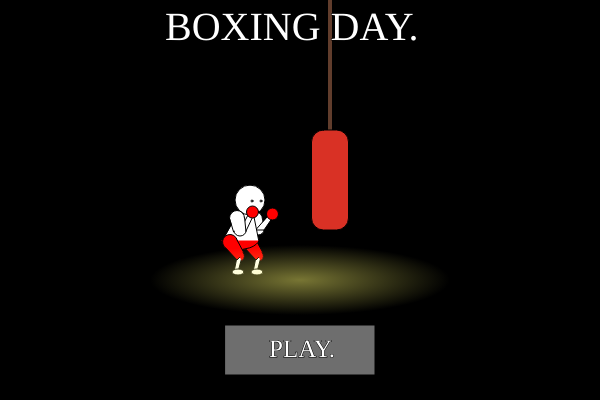
Frame 1 (no input)
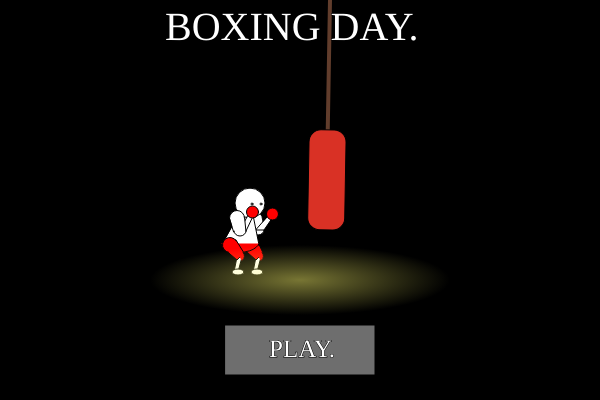
Frame 60 (no input)
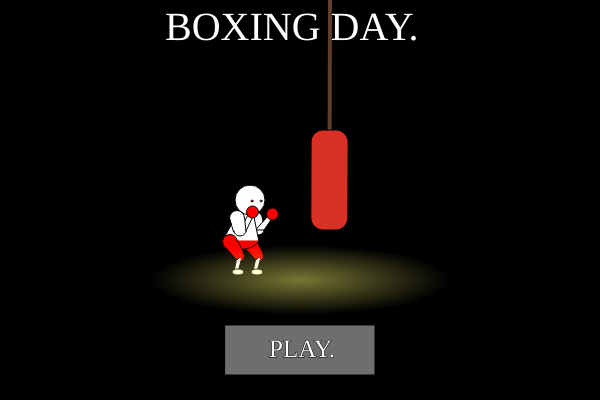
Frame 120 (the mouse pressed at the canvas centre since frame 60)

The p5.js sketch that drew these frames (run headless with seeded random() and noise() and a simulated clock; from frame 60 on, the mouse is pressed at the canvas centre):

// p5.js sketch
// ── sketch.js
let p;
let c;

//screen
let screen
let screenCount

//buttons
let playSize 
let pauseCount

//boundary
let origin
let realOrigin 
let boundary1
let realBoundary1 
let boundary1Start;
let boundary1End;
let boundary2 
let realBoundary2 
let boundary2Start;
let boundary2End;
let part = [];

//stages
let stage = [];
let stageStart = [];
let stageEnd = [];
let stageChange = [];
let transition = [];
let fade
let twice;
let thrice;
let name = [];
let currentCharacter 
let charTimer

//waves of enemies;
let waves = [];

//healing
let medX = [];
let tempMedX = [];
let medY = [];
let realMedX = [];
let usedMed = [];
let heal;

//buff
let appleX = [];
let realAppleX = [];
let tempAppleX = [];
let appleY = [];
let usedApple = [];
let buffTimer = [];
let buff = [];
let buffCheck;

//snowball launcher
let l = [];
let rand;
let launchX = [];
let realLaunchX = [];
let launchY = [];
let launchTimer = [];
let shoot = [];
let balls = [];
let launchNum
let collide;

//boss
let speach = [];
let speachChar
let sceneNum 
let angry;
let appleAccel 
let bossDiff 
let bossHit;
let bossShake 
let bossShakeTimer
let appleTimer
let appleFade = [];
let disappear = [];

//background for title
let bagAng

//background scenery for stage 1
let houseX 
let realHouseX
let houseHeight = [];
let trashX
let realTrashX 
let trashRNG = [];
let pavementX 
let realPavementX
let smokeX = [];
let realSmokeX 
let smokeXOff 
let smokeY = [];
let smokeYOff
let smokeSize = [];
let smokesee 
let mountainX = [];
let mountainY = [];

//background scenery for stage 2
let treeHeight = [];
let treeRand = [];
let treeTrunkCol = [];
let treeLeafCol = [];

//background scenery for stage 3
let snowX = [];
let snowXOff = [];
let snowY = [];
let snowSize = [];
let f = [];

//background scenery for stage 4
let cloudX = [];
let cloudY = [];
let cloudL = [];
let cloudW = [];
let cloudSpeed = [];

//background scenery for stage 5
let audienceTimer
let spotlightX
let spotlightY 
let ang 
let spotlightX2 
let spotlightY2
let ang2 
let spotlightX3 
let spotlightY3 
let ang3 
let credits

function setup() {
  createCanvas(600, 400);
  resetSketch()
  //killcount = 9;
  //killcount = 27
  //killcount = 34;
  //killcount = 50;
}

function draw() {
  //stage[0] = false
  //stage[1] = true
  //stage[0] = false
  //stage[2] = true
  //stage[0] = false;
  //stage[3] = true;
  //stage[0] = false;
  //stage[4] = true;
  if (screen == "intro") {
    background(0);
    stroke(0)
    if (idleTimer <= 30) {
      idleTimer++;
      pIdle1(250, 200, direction, "red", hit);
    } else if (idleTimer > 30 && idleTimer <= 60) {
      idleTimer++;
      pIdle2(250, 200, direction, "red", hit);
    } else if (idleTimer > 60 && idleTimer <= 90) {
      idleTimer++;
      pIdle3(250, 200, direction, "red", hit);
    } else {
      idleTimer = 0;
      pIdle1(250, 200, direction, "red", hit);
    }
    rectMode(CENTER);
    push();
    translate(330, 0);
    rotate(radians(sin(bagAng)));
    bagAng += 0.025;
    stroke(97, 61, 44);
    strokeWeight(4);
    line(0, 180, 0, 0);
    stroke(0);
    strokeWeight(1);
    fill(217, 49, 37);
    rect(0, 180, 37, 100, 12);
    pop();
    push();
    scale(1.5, 0.35);
    spotlight();
    noStroke();
    circle(200, 800, 300);
    pop();
    textFont("Verdana");
    textSize(40);
    fill(255);
    text("BOXING DAY.", 165, 40);
    fill(110, 110, 110);
    if (
      mouseX >= 225 - playSize / 2 &&
      mouseX <= 375 + playSize / 2 &&
      mouseY >= 325 - playSize / 6 &&
      mouseY <= 375 + playSize / 6
    ) {
      fill(173, 173, 173);
      playSize = 10;
      textSize(30);
    } else {
      playSize = 0;
      textSize(25);
    }
    rect(300, 350, 150 + playSize, 50 + playSize / 3);
    fill(255);
    text("PLAY.", 269 - playSize / 2, 357);
  }
  if (screen == "scene") {
    if (screenCount == 1) {
      background(38, 25, 13);
      rectMode(CORNER);
      noStroke();
      //Mr Bean Pattern
      for (let i = 20; i < width; i += 200) {
        for (let j = 30; j < height; j += 200) {
          //up
          push();
          fill(58, 38, 19);
          translate(i / 2, j / 2);
          rotate(PI / 4.0);
          rect(-12, -26, 52, 52);
          pop();

          //down
          push();
          fill(58, 38, 19);
          translate(i / 2, j / 2);
          rotate(PI / 4.0);
          rect(125, 110, 52, 52);
          pop();

          //up2
          push();
          fill(58, 38, 19);
          translate(i / 2, j / 2);
          rotate(PI / 4.0);
          rect(200, -235, 52, 52);
          pop();

          //down2
          push();
          fill(58, 38, 19);
          translate(i / 2, j / 2);
          rotate(PI / 4.0);
          rect(335, -100, 52, 52);
          pop();

          //edgeupright1
          push();
          fill(58, 38, 19);
          translate(i / 2, j / 2);
          rotate(PI / 4.0);
          rect(410, -445, 52, 52);
          pop();

          //edgerightdown2
          push();
          fill(58, 38, 19);
          translate(i / 2, j / 2);
          rotate(PI / 4.0);
          rect(545, -310, 52, 52);
          pop();

          //tiny
          push();
          fill(66, 38, 19);
          translate(i / 2, j / 2);
          rotate(PI / 4.0);
          rect(65, -20, 40, 40);
          pop();
          push();
          fill(66, 38, 19);
          translate(i / 2, j / 2);
          rotate(PI / 4.0);
          rect(135, 50, 40, 40);
          pop();
          push();
          fill(66, 38, 19);
          translate(i / 2, j / 2);
          rotate(PI / 4.0);
          rect(275, -230, 40, 40);
          pop();
          push();
          fill(66, 38, 19);
          translate(i / 2, j / 2);
          rotate(PI / 4.0);
          rect(485, -160, 40, 40);
          pop();
        }
      }

      //window
      stroke(19, 13, 7);
      strokeWeight(10);
      fill(10, 0, 25);
      rect(20, 90, 150, 150);
      rect(425, 90, 150, 150);
      //moon
      noStroke();
      fill(130);
      circle(65, 135, 75);
      fill(150);
      circle(69, 135, 69);
      stroke(19, 13, 7);
      line(95, 90, 95, 240);
      line(25, 165, 165, 165);
      line(500, 90, 500, 240);
      line(430, 165, 575, 165);

      //flooring
      noStroke();
      fill(20, 0, 0);
      rect(0, 330, 600, 100);

      //couch
      //legs
      fill(35, 16, 0);
      rect(90, 325, 40, 50);
      rect(470, 325, 40, 50);

      //seat
      fill(80);
      rect(75, 180, 450, 120, 10);
      fill(70);
      rect(300, 180, 215, 120, 10);
      fill(60);
      rect(75, 290, 450, 35, 5);
      fill(50);
      rect(215, 290, 305, 35, 5);

      //boxie
      //left arm
      fill(180);
      beginShape();
      vertex(260, 185);
      vertex(255, 230);
      vertex(215, 235);
      vertex(220, 200);
      endShape();
      //shade
      fill(150);
      beginShape();
      vertex(260, 185);
      vertex(238, 221);
      vertex(250, 220);
      endShape();

      //right arm
      fill(180);
      beginShape();
      vertex(330, 180);
      vertex(380, 230);
      vertex(370, 240);
      vertex(245, 220);
      endShape();
      //shade
      fill(150);
      beginShape();
      vertex(330, 180);
      vertex(363, 228);
      vertex(355, 237);
      endShape();

      //hands
      fill(80, 26, 0);
      circle(210, 220, 45);
      circle(380, 240, 45);
      fill(102, 26, 0);
      ellipse(207, 220, 38, 40);
      ellipse(378, 240, 38, 40);

      //body
      fill(80, 26, 0);
      ellipse(300, 270, 150, 70);
      fill(170);
      beginShape();
      vertex(270, 160);
      vertex(325, 160);
      vertex(375, 270);
      vertex(225, 270);
      endShape();

      //remote
      fill(15);
      rect(205, 220, 40, 18);
      fill(0, 102, 102);
      circle(225, 230, 5);

      //legs && feet
      fill(180);
      rect(220, 300, 40, 60);
      rect(340, 300, 40, 60);
      //shade
      fill(150);
      rect(375, 300, 5, 60);
      rect(255, 300, 5, 60);

      //pants && shoes
      //shade
      fill(80, 26, 0);
      circle(240, 280, 60);
      circle(360, 280, 60);
      fill(102, 26, 0);
      ellipse(355, 280, 55, 60);
      ellipse(235, 280, 55, 60);
      //shade
      fill(80, 26, 0);
      ellipse(235, 360, 60, 40);
      ellipse(365, 360, 60, 40);
      fill(102, 26, 0);
      ellipse(230, 360, 50, 35);
      ellipse(360, 360, 50, 35);

      //head
      //shade
      fill(150);
      circle(300, 140, 120);
      fill(180);
      ellipse(295, 140, 115, 115);
      //eyes
      fill(0);
      circle(270, 125, 15);
      circle(325, 125, 15);
    } else if (screenCount == 2) {
      //wallpaper
      background(38, 25, 15);
      rectMode(CORNER);
      noStroke();
      for (let i = 20; i < width; i += 200) {
        for (let j = 30; j < height; j += 200) {
          //up
          push();
          fill(58, 38, 19);
          translate(i / 2, j / 2);
          rotate(PI / 4.0);
          rect(-12, -26, 52, 52);
          pop();

          //down
          push();
          fill(58, 38, 19);
          translate(i / 2, j / 2);
          rotate(PI / 4.0);
          rect(125, 110, 52, 52);
          pop();

          //up2
          push();
          fill(58, 38, 19);
          translate(i / 2, j / 2);
          rotate(PI / 4.0);
          rect(200, -235, 52, 52);
          pop();

          //down2
          push();
          fill(58, 38, 19);
          translate(i / 2, j / 2);
          rotate(PI / 4.0);
          rect(335, -100, 52, 52);
          pop();

          //down3
          push();
          fill(58, 38, 19);
          translate(i / 2, j / 2);
          rotate(PI / 4.0);
          rect(270, 250, 52, 52);
          pop();

          //down3
          push();
          fill(58, 38, 19);
          translate(i / 2, j / 2);
          rotate(PI / 4.0);
          rect(480, 35, 52, 52);
          pop();

          //edgeupright1
          push();
          fill(58, 38, 19);
          translate(i / 2, j / 2);
          rotate(PI / 4.0);
          rect(410, -445, 52, 52);
          pop();

          //edgerightdown2
          push();
          fill(58, 38, 19);
          translate(i / 2, j / 2);
          rotate(PI / 4.0);
          rect(545, -310, 52, 52);
          pop();

          //tiny
          push();
          fill(66, 38, 19);
          translate(i / 2, j / 2);
          rotate(PI / 4.0);
          rect(65, -20, 40, 40);
          pop();
          push();
          fill(66, 38, 19);
          translate(i / 2, j / 2);
          rotate(PI / 4.0);
          rect(135, 50, 40, 40);
          pop();
          push();
          fill(66, 38, 19);
          translate(i / 2, j / 2);
          rotate(PI / 4.0);
          rect(275, -230, 40, 40);
          pop();
          push();
          fill(66, 38, 19);
          translate(i / 2, j / 2);
          rotate(PI / 4.0);
          rect(417, -95, 40, 40);
          pop();
          push();
          fill(66, 38, 19);
          translate(i / 2, j / 2);
          rotate(PI / 4.0);
          rect(280, 190, 40, 40);
          pop();
        }
      }

      //rightstand
      fill(19, 13, 7);
      beginShape();
      vertex(50, 400);
      vertex(440, 15);
      vertex(500, 25);
      vertex(180, 400);
      endShape();
      //left
      fill(19, 13, 7);
      beginShape();
      vertex(550, 400);
      vertex(130, 15);
      vertex(80, 25);
      vertex(420, 400);
      endShape();
      //knobs
      fill(153, 92, 0);
      circle(95, 5, 80);
      circle(470, 5, 80);

      //tv
      fill(26, 26, 26);
      rect(30, 50, 540, 330, 30);
      fill(41, 41, 61);
      rect(55, 70, 490, 290, 20);

      //boxer1
      //left arm
      fill(150);
      beginShape();
      vertex(150, 195);
      vertex(110, 150);
      vertex(95, 160);
      vertex(140, 240);
      endShape();
      //right arm
      beginShape();
      vertex(210, 195);
      vertex(255, 150);
      vertex(270, 160);
      vertex(225, 240);
      endShape();
      //hands
      fill(77, 77, 77);
      circle(100, 150, 45);
      circle(260, 150, 45);

      //body
      fill(140);
      beginShape();
      vertex(150, 190);
      vertex(130, 275);
      vertex(235, 275);
      vertex(210, 190);
      endShape();

      //head
      fill(150);
      circle(180, 150, 110);
      fill(0);
      //eyes
      circle(155, 140, 15);
      circle(205, 140, 15);
      //eyebrows
      beginShape();
      vertex(150, 110);
      vertex(175, 125);
      vertex(170, 130);
      vertex(140, 115);
      endShape();

      beginShape();
      vertex(210, 110);
      vertex(185, 125);
      vertex(190, 130);
      vertex(220, 115);
      endShape();

      //boxer2
      //left arm
      fill(150);
      beginShape();
      vertex(375, 190);
      vertex(315, 240);
      vertex(335, 250);
      vertex(360, 240);
      endShape();
      //right arm
      beginShape();
      vertex(440, 190);
      vertex(500, 240);
      vertex(480, 250);
      vertex(425, 235);
      endShape();

      //hands
      fill(77, 77, 77);
      circle(325, 240, 45);
      circle(490, 240, 45);

      //body
      fill(140);
      beginShape();
      vertex(375, 190);
      vertex(345, 275);
      vertex(470, 275);
      vertex(440, 190);
      endShape();
      //head
      fill(150);
      circle(410, 150, 110);
      fill(0);
      circle(385, 140, 15);
      circle(430, 140, 15);
      //eyebrows
      beginShape();
      vertex(380, 110);
      vertex(405, 125);
      vertex(400, 130);
      vertex(370, 115);
      endShape();

      beginShape();
      vertex(440, 110);
      vertex(415, 125);
      vertex(420, 130);
      vertex(450, 115);
      endShape();

      //text
      fill(128, 0, 0);
      rect(55, 270, 490, 90, 10);
      fill(255);
      textSize(18);
      text("BREAKING NEWS!!!", 210, 290);
      text("Boxers roam the streets!!", 190, 310);
      text("Could this be related to the upcoming", 140, 330);
      text("boxing championship finals??!!", 170, 350);
    } else if (screenCount == 3) {
      background(38, 25, 15);
      noStroke();
      for (let i = 20; i < width; i += 200) {
        for (let j = 30; j < height; j += 200) {
          //up
          push();
          fill(58, 38, 19);
          translate(i / 2, j / 2);
          rotate(PI / 4.0);
          rect(-12, -26, 52, 52);
          pop();

          //down
          push();
          fill(58, 38, 19);
          translate(i / 2, j / 2);
          rotate(PI / 4.0);
          rect(125, 110, 52, 52);
          pop();

          //up2
          push();
          fill(58, 38, 19);
          translate(i / 2, j / 2);
          rotate(PI / 4.0);
          rect(200, -235, 52, 52);
          pop();

          //down2
          push();
          fill(58, 38, 19);
          translate(i / 2, j / 2);
          rotate(PI / 4.0);
          rect(335, -100, 52, 52);
          pop();

          //down3
          push();
          fill(58, 38, 19);
          translate(i / 2, j / 2);
          rotate(PI / 4.0);
          rect(270, 250, 52, 52);
          pop();

          //edgeupright1
          push();
          fill(58, 38, 19);
          translate(i / 2, j / 2);
          rotate(PI / 4.0);
          rect(410, -445, 52, 52);
          pop();

          //edgerightdown2
          push();
          fill(58, 38, 19);
          translate(i / 2, j / 2);
          rotate(PI / 4.0);
          rect(545, -310, 52, 52);
          pop();

          //tiny
          push();
          fill(66, 38, 19);
          translate(i / 2, j / 2);
          rotate(PI / 4.0);
          rect(65, -20, 40, 40);
          pop();
          push();
          fill(66, 38, 19);
          translate(i / 2, j / 2);
          rotate(PI / 4.0);
          rect(135, 50, 40, 40);
          pop();
          push();
          fill(66, 38, 19);
          translate(i / 2, j / 2);
          rotate(PI / 4.0);
          rect(275, -230, 40, 40);
          pop();
          push();
          fill(66, 38, 19);
          translate(i / 2, j / 2);
          rotate(PI / 4.0);
          rect(417, -95, 40, 40);
          pop();
          push();
          fill(66, 38, 19);
          translate(i / 2, j / 2);
          rotate(PI / 4.0);
          rect(280, 190, 40, 40);
          pop();
        }
      }

      //body
      fill(180);
      rect(280, 335, 50, 15);
      stroke(100);
      strokeWeight(2);
      circle(290, 320, 68);
      noStroke();
      fill(170);
      beginShape();
      vertex(335, 240);
      vertex(500, 240);
      vertex(545, 400);
      vertex(300, 400);
      endShape();
      fill(140);
      rect(435, 200, 72, 200);

      //head
      fill(140);
      circle(420, 150, 250);
      fill(180);
      ellipse(410, 150, 230, 250);
      fill(0);
      ellipse(330, 140, 40, 80);
      ellipse(450, 140, 45, 80);
      fill(180);
      rect(310, 90, 40, 20);
      rect(430, 90, 40, 20);

      //left arm
      fill(180);
      beginShape();
      vertex(330, 235);
      vertex(360, 260);
      vertex(313, 347);
      vertex(260, 300);
      endShape();

      //right arm
      fill(150);
      beginShape();
      vertex(502, 245);
      vertex(460, 265);
      vertex(510, 390);
      vertex(575, 380);
      endShape();

      fill(80, 26, 0);
      circle(355, 230, 70);
      ellipse(545, 390, 75, 75);
      fill(102, 26, 0);
      ellipse(350, 230, 60, 70);
      ellipse(540, 390, 60, 70);

      //thought bubble
      fill(180);
      circle(275, 130, 30);
      circle(125, 60, 100);
      circle(80, 90, 100);
      circle(65, 163, 100);
      circle(71, 240, 100);
      circle(140, 270, 100);
      circle(220, 240, 100);
      circle(215, 157, 100);
      circle(215, 157, 100);
      circle(205, 78, 100);
      rect(100, 60, 120, 200);

      //text
      fill(0);
      textSize(18);
      text("I think this is related", 55, 130);
      text("to my opponent.", 70, 150);
      text("Perhaps he's sending", 45, 170);
      text("his henchmen my way", 45, 190);
      text("to weaken me before", 50, 210);
      text("our fight!!", 100, 230);
    } else if (screenCount == 4) {
      //wallpaper
      background(38, 25, 15);
      noStroke();
      for (let i = 20; i < width; i += 200) {
        for (let j = 30; j < height; j += 200) {
          //up
          push();
          fill(58, 38, 19);
          translate(i / 2, j / 2);
          rotate(PI / 4.0);
          rect(-12, -26, 52, 52);
          pop();

          //down
          push();
          fill(58, 38, 19);
          translate(i / 2, j / 2);
          rotate(PI / 4.0);
          rect(125, 110, 52, 52);
          pop();

          //up2
          push();
          fill(58, 38, 19);
          translate(i / 2, j / 2);
          rotate(PI / 4.0);
          rect(200, -235, 52, 52);
          pop();

          //down2
          push();
          fill(58, 38, 19);
          translate(i / 2, j / 2);
          rotate(PI / 4.0);
          rect(335, -100, 52, 52);
          pop();

          //down3
          push();
          fill(58, 38, 19);
          translate(i / 2, j / 2);
          rotate(PI / 4.0);
          rect(270, 250, 52, 52);
          pop();

          //down3
          push();
          fill(58, 38, 19);
          translate(i / 2, j / 2);
          rotate(PI / 4.0);
          rect(480, 35, 52, 52);
          pop();

          //edgeupright1
          push();
          fill(58, 38, 19);
          translate(i / 2, j / 2);
          rotate(PI / 4.0);
          rect(410, -445, 52, 52);
          pop();

          //edgerightdown2
          push();
          fill(58, 38, 19);
          translate(i / 2, j / 2);
          rotate(PI / 4.0);
          rect(545, -310, 52, 52);
          pop();

          //tiny
          push();
          fill(66, 38, 19);
          translate(i / 2, j / 2);
          rotate(PI / 4.0);
          rect(65, -20, 40, 40);
          pop();
          push();
          fill(66, 38, 19);
          translate(i / 2, j / 2);
          rotate(PI / 4.0);
          rect(135, 50, 40, 40);
          pop();
          push();
          fill(66, 38, 19);
          translate(i / 2, j / 2);
          rotate(PI / 4.0);
          rect(275, -230, 40, 40);
          pop();
          push();
          fill(66, 38, 19);
          translate(i / 2, j / 2);
          rotate(PI / 4.0);
          rect(417, -95, 40, 40);
          pop();
          push();
          fill(66, 38, 19);
          translate(i / 2, j / 2);
          rotate(PI / 4.0);
          rect(280, 190, 40, 40);
          pop();
        }
      }

      //map
      fill(172, 115, 57);
      rect(60, 15, 480, 370);

      //path
      strokeWeight(3);
      stroke(0);
      //home
      line(270, 310, 355, 310);
      //forest
      line(435, 170, 435, 300);
      //mountain
      line(435, 160, 285, 160);
      //stadium
      line(170, 100, 340, 100);

      //breakage
      noStroke();
      //house
      fill(172, 115, 57);
      rect(280, 300, 10, 20);
      rect(310, 300, 10, 20);
      rect(340, 300, 10, 20);
      //forest
      rect(430, 180, 20, 10);
      rect(430, 210, 20, 10);
      rect(430, 240, 20, 10);
      rect(430, 270, 20, 10);
      //mountains
      rect(415, 150, 10, 20);
      rect(385, 150, 10, 20);
      rect(355, 150, 10, 20);
      rect(325, 150, 10, 20);
      rect(295, 150, 10, 20);
      //stadium
      rect(180, 90, 10, 20);
      rect(200, 90, 10, 20);
      rect(230, 90, 10, 20);
      rect(260, 90, 10, 20);
      rect(290, 90, 10, 20);
      rect(320, 90, 10, 20);

      //birck houses
      fill(30);
      rect(65, 300, 200, 15);
      rect(140, 310, 15, 70);
      houseMap(70, 245);
      houseMap(80, 310);
      houseMap(155, 315);
      houseMap(190, 245);

      //forest
      treeMap(460, 260);
      treeMap(390, 180);
      treeMap(490, 255);
      treeMap(370, 240);
      treeMap(470, 175);
      treeMap(390, 310);
      treeMap(460, 320);
      treeMap(310, 205);

      //mountain
      mountain(190, 15);
      mountain(120, 20);
      mountain(110, 90);
      mountain(210, 120);
      mountain(190, 140);
      mountain(95, 165);

      //snow
      fill(200);
      circle(260, 120, 5);
      circle(220, 125, 10);
      circle(135, 170, 10);
      circle(115, 180, 5);
      circle(80, 105, 5);
      circle(165, 105, 8);
      circle(90, 30, 8);
      circle(150, 30, 7);
      circle(160, 40, 5);

      //stadium
      fill(148, 148, 184);
      rect(390, 36, 130, 50, 10);
      fill(133, 133, 173);
      ellipse(455, 40, 130, 15);
      fill(230, 184, 0);
      ellipse(455, 40, 80, 10);

      fill(92, 92, 138);
      rect(440, 71, 25, 15, 5);

      //stadiumHouses
      stadHouse(365, 110);
      stadHouse(280, 50);
      stadHouse(410, 105);
      stadHouse(470, 110);
      stadHouse(330, 40);

      //labels
      noStroke();
      fill(0);
      textSize(15);
      text("Home", 140, 270);
      text("Stadium", 425, 65);

      textSize(13);
      fill(160);
      rect(200, 320, 190, 75);
      fill(0);
      text("The stadium is in another", 210, 340);
      text("city and the fight starts", 220, 360);
      text("in 3 hours!!!", 260, 380);

      //left arm
      fill(180);
      beginShape();
      vertex(25, 215);
      vertex(60, 245);
      vertex(20, 450);
      vertex(-30, 320);
      endShape();

      //right arm
      beginShape();
      vertex(575, 215);
      vertex(540, 245);
      vertex(580, 450);
      vertex(630, 320);
      endShape();

      //hands
      fill(80, 26, 0);
      circle(55, 205, 85);
      circle(545, 205, 85);
      fill(102, 26, 0);
      ellipse(60, 205, 70, 85);
      ellipse(540, 205, 70, 85);
    } else if (screenCount == 5) {
      background(38, 25, 15);
      noStroke();
      for (let i = 20; i < width; i += 200) {
        for (let j = 30; j < height; j += 200) {
          //up
          push();
          fill(58, 38, 19);
          translate(i / 2, j / 2);
          rotate(PI / 4.0);
          rect(-12, -26, 52, 52);
          pop();

          //down
          push();
          fill(58, 38, 19);
          translate(i / 2, j / 2);
          rotate(PI / 4.0);
          rect(125, 110, 52, 52);
          pop();

          //up2
          push();
          fill(58, 38, 19);
          translate(i / 2, j / 2);
          rotate(PI / 4.0);
          rect(200, -235, 52, 52);
          pop();

          //down2
          push();
          fill(58, 38, 19);
          translate(i / 2, j / 2);
          rotate(PI / 4.0);
          rect(335, -100, 52, 52);
          pop();

          //down3
          push();
          fill(58, 38, 19);
          translate(i / 2, j / 2);
          rotate(PI / 4.0);
          rect(270, 250, 52, 52);
          pop();

          //down3
          push();
          fill(58, 38, 19);
          translate(i / 2, j / 2);
          rotate(PI / 4.0);
          rect(480, 35, 52, 52);
          pop();

          //edgeupright1
          push();
          fill(58, 38, 19);
          translate(i / 2, j / 2);
          rotate(PI / 4.0);
          rect(410, -445, 52, 52);
          pop();

          //edgerightdown2
          push();
          fill(58, 38, 19);
          translate(i / 2, j / 2);
          rotate(PI / 4.0);
          rect(545, -310, 52, 52);
          pop();

          //tiny
          push();
          fill(66, 38, 19);
          translate(i / 2, j / 2);
          rotate(PI / 4.0);
          rect(65, -20, 40, 40);
          pop();
          push();
          fill(66, 38, 19);
          translate(i / 2, j / 2);
          rotate(PI / 4.0);
          rect(135, 50, 40, 40);
          pop();
          push();
          fill(66, 38, 19);
          translate(i / 2, j / 2);
          rotate(PI / 4.0);
          rect(275, -230, 40, 40);
          pop();
          push();
          fill(66, 38, 19);
          translate(i / 2, j / 2);
          rotate(PI / 4.0);
          rect(417, -95, 40, 40);
          pop();
          push();
          fill(66, 38, 19);
          translate(i / 2, j / 2);
          rotate(PI / 4.0);
          rect(280, 190, 40, 40);
          pop();
        }
      }
      //flooring and exit
      fill(20, 0, 0);
      rect(0, 330, 600, 100);
      fill(10, 0, 25);
      rect(140, 10, 300, 320);

      //boxi

      //right arm
      fill(170);
      beginShape();
      vertex(310, 115);
      vertex(360, 175);
      vertex(350, 190);
      vertex(305, 155);
      endShape();

      //left arm
      beginShape();
      vertex(255, 115);
      vertex(205, 165);
      vertex(220, 190);
      vertex(255, 145);
      endShape();

      //hands
      fill(80, 26, 0);
      circle(355, 180, 40);
      circle(210, 180, 40);
      fill(102, 26, 0);
      ellipse(353, 180, 35, 40);
      ellipse(208, 180, 35, 40);

      //body
      fill(160);
      beginShape();
      vertex(250, 120);
      vertex(315, 120);
      vertex(340, 210);
      vertex(225, 210);
      endShape();

      //legs and feet
      fill(80, 26, 0);
      ellipse(283, 220, 125, 50);
      ellipse(240, 250, 45, 80);
      ellipse(325, 250, 45, 80);

      //head
      fill(140);
      circle(283, 80, 105);
      fill(155);
      ellipse(278, 80, 100, 105);

      //text
      rect(90, 260, 400, 120);
      textSize(23);
      fill(0);
      text("I guess I have no choice", 165, 300);
      text("but to fight", 230, 330);
      text("my way there...", 215, 360);
    }

    textSize(15);
    fill(255);
    text("Press left arrow key to go back...", 10, 390);
    textSize(20);
    text("Click for next...", 440, 23);
  }
  if (screen == "play") {
    let origindx = realOrigin - origin;
    origin += origindx * 0.05;
    let boundary1dx = realBoundary1 - boundary1;
    boundary1 += boundary1dx * 0.05;
    let boundary2dx = realBoundary2 - boundary2;
    boundary2 += boundary2dx * 0.05;
    let housedx = realHouseX - houseX;
    houseX += housedx * 0.05;
    let trashdx = realTrashX - trashX;
    trashX += trashdx * 0.05;
    let pavementdx = realPavementX - pavementX;
    pavementX += pavementdx * 0.05;
    if (pauseCount == 1) {
      screen = "pause"
    }
    if (deduct >= 50) {
      if (lives > 1) {
        screen = "lose"
      } else {
        screen = "gameOver"
      }
    }
    //stage 1
    if (stage[0]) {
      background(220);
      rectMode(CORNER);
      nightSky();
      rect(0, 0, 600, 400);
      fill(17, 33, 18);
      rect(0, 300, 600, 100);
      fill(61, 66, 58);
      noStroke();
      beginShape();
      vertex(0, 300);
      for (let i = 0; i < 600; i++) {
        vertex(mountainX[i] + (origin - 200) / 3, mountainY[i]);
      }
      vertex(600, 300);
      endShape();
      for (let i = 0; i < 10; i++) {
        factory(-300 + origin / 2 + i * 220, "big");
      }
      for (let i = 0; i < 14; i++) {
        factory(-400 + origin / 2 + i * 175, "tall");
      }
      for (let i = 0; i < 18; i++) {
        factory(-330 + origin / 2 + i * 120, "long");
      }

      //boundary
      //wave 2 boundaries
      if (part[0]) {
        if (killcount >= 2 && killcount < 5 && !boundary2End) {
          boundary2Start = true;
        }
        if (boundary2Start) {
          boundary2Start = false;
          boundary2End = true;
          boundary2 = origin + 2300;
          realBoundary2 = origin + 2300;
        }
        if (realHouseX < -1500 && !boundary1End) {
          boundary1Start = true;
        }
        if (boundary1Start) {
          boundary1Start = false;
          boundary1End = true;
          boundary1 = -100;
          realBoundary1 = -100;
        }
      }

      if (killcount >= 5 && killcount < 7 && !part[1]) {
        boundary1End = false;
        boundary2End = false;
        part[0] = false;
        part[1] = true;
      }

      //wave 3 boundaries
      if (part[1]) {
        if (!boundary2End) {
          boundary2Start = true;
        }
        if (boundary2Start) {
          boundary2Start = false;
          boundary2End = true;
          boundary2 = origin + 3200;
          realBoundary2 = origin + 3200;
        }
        if (realHouseX < -3000 && !boundary1End) {
          boundary1Start = true;
        }
        if (boundary1Start) {
          boundary1Start = false;
          boundary1End = true;
          boundary1 = -100;
          realBoundary1 = -199;
        }
      }

      if (killcount == 7) {
        part[1] = false;
        part[2] = true;
        boundary2 = origin + 3700;
      }

      for (let i = 0; i < 16; i++) {
        house(houseX + i * 250, 50 + houseHeight[i], i);
      }
      for (let i = 0; i < 8; i++) {
        lamp(houseX + i * 500);
      }
      for (let i = 0; i < 7; i++) {
        trash(trashX + i * 500 + trashRNG[i]);
      }
      fill(255);
      textSize(15);
      text(
        "Use A D or LEFT and RIGHT\narrow keys to move left\nand right.",
        100 + origin - 200,
        40
      );
      text("W or UP arrow key\nto jump!", 400 + origin - 200, 250);
      text(
        "Hold S or DOWN arrow key\nto fall through platforms.",
        600 + origin - 200,
        150
      );
      text(
        "Press SPACE bar\nconsecutively to combo.",
        1610 + origin - 200,
        150
      );
      text("Press SPACE bar to punch!", 610 + origin - 210, 290);
      text("Med kits will heal you!", 1880 + origin - 200, 210);
      text("Hold SHIFT to\nblock punches!", 3120 + origin - 200, 170);
      for (let i = 0; i < 15; i++) {
        if (i % 5 != 0) {
          tree(houseX + 4200 + i * 40 + treeRand[i] / 3, i);
        } else {
          tree(houseX + 4200 + i * 40 + treeRand[0] / 3, i);
        }
      }
      fill(0);
      roadblock(houseX - 170);
      sign(houseX + 4000, "forest");
      rectMode(CORNER);
      for (let i = 0; i < 110; i++) {
        fill(32, 33, 33);
        rect(pavementX, 374, 4400, 26);
        fill(125, 125, 124);
        rect(pavementX, 374, 4400, 10);
        line(pavementX + i * 40, 374, pavementX + i * 40, 384);
      }
      fill(32, 54, 30);
      rect(pavementX + 4400, 374, 4400, 26);

      //waves
      for (let i = 0; i < 2; i++) {
        e[i].enemy(i);
      }

      if (realHouseX < -1500) {
        waves[0] = true;
      }
      if (waves[0]) {
        for (let i = 2; i < 5; i++) {
          e[i].enemy(i);
        }
      }

      if (realHouseX < -3000) {
        waves[1] = true;
      }
      if (waves[1]) {
        for (let i = 5; i < 7; i++) {
          e[i].enemy(i);
        }
      }
      for (let i = 0; i < 8; i++) {
        c.display(i);
      }
      for (let i = 0; i < 1; i++) {
        m.display(i);
      }
    }

    //stage 2
    if (!stage[0] && stage[1]) {
      background(220);
      fill(0, 0, 0, 255);
      rectMode(CORNER);
      morningSky();
      rect(0, 0, 600, 400);
      for (let i = 0; i < 100; i++) {
        rectMode(CENTER);
        fill(33, 23, 21);
        noStroke();
        rect(50 + i * 60 + origin - 200, 200, 50, 400);
      }
      for (let i = 0; i < 150; i++) {
        if (i % 5 != 0) {
          tree(origin - 300 + i * 40 + treeRand[i] / 3, i);
        } else {
          tree(origin - 300 + i * 40 + treeRand[0] / 3, i);
        }
      }
      sign(origin + 5500, "mountain");
      rectMode(CORNER);
      fill(8, 64, 17);
      rect(0, 374, 600, 26);
      //Tree trunk
      rectMode(CENTER);
      noStroke(0);
      fill(92, 43, 27);
      rect(origin + 1800, 354, 50, 40);
      triangle(origin + 1775, 359, origin + 1775, 374, origin + 1765, 374);
      triangle(origin + 1825, 359, origin + 1825, 374, origin + 1835, 374);
      stroke(0);
      fill(255);
      textSize(15);
      text("Should I eat that fruit..?", 2070 + origin - 200, 170);

      for (let i = 0; i < 1; i++) {
        apple.display(i);
      }

      //boundaries
      //change from 2 to 9
      if (part[0]) {
        if (killcount == 9 && !boundary2End) {
          boundary2Start = true;
        }
        if (boundary2Start) {
          boundary2Start = false;
          boundary2End = true;
          boundary2 = origin + 2500;
          realBoundary2 = origin + 2500;
        }
        if (pX > origin + 1500 && !boundary1End) {
          boundary1Start = true;
        }
        if (boundary1Start) {
          boundary1Start = false;
          boundary1End = true;
          boundary1 = -200;
          realBoundary1 = -200;
        }
        //change from 10 to 17
        if (killcount == 17 && !part[1]) {
          boundary1End = false;
          boundary2End = false;
          part[0] = false;
          part[1] = true;
        }
      }
      if (part[1]) {
        if (killcount == 17 && !boundary2End) {
          boundary2Start = true;
        }
        if (boundary2Start) {
          boundary2Start = false;
          boundary2End = true;
          boundary2 = origin + 3700;
          realBoundary2 = origin + 3700;
        }
        if (pX > origin + 3000 && !boundary1End) {
          boundary1Start = true;
        }
        if (boundary1Start) {
          boundary1Start = false;
          boundary1End = true;
          boundary1 = -500;
          realBoundary1 = -500;
        }
        //change from 13 to 20
        if (killcount == 20 && !part[2]) {
          boundary1End = false;
          boundary2End = false;
          part[1] = false;
          part[2] = true;
        }
      }
      if (part[2]) {
        if (killcount == 20 && !boundary2End) {
          boundary2Start = true;
        }
        if (boundary2Start) {
          boundary2Start = false;
          boundary2End = true;
          boundary2 = origin + 5000;
          realBoundary2 = origin + 5000;
        }
        if (pX > origin + 4400 && !boundary1End) {
          boundary1Start = true;
        }
        if (boundary1Start) {
          boundary1Start = false;
          bonudary1End = true;
          boundary1 = -500;
          realBoundary1 = -500;
        }
      }

      //change from 18 to 25
      if (killcount == 25) {
        part[2] = false;
        part[3] = true;
        boundary2 = origin + 6000;
      }

      //waves
      if (realPlatX[10] < 400) {
        waves[0] = true;
      }
      if (waves[0]) {
        for (let i = 7; i < 9; i++) {
          e[i].enemy(i);
        }
      }
      if (pX > origin + 1760) {
        waves[1] = true;
      }
      if (waves[1]) {
        for (let i = 9; i < 17; i++) {
          e[i].enemy(i);
        }
      }
      if (pX > origin + 3000) {
        waves[2] = true;
      }
      if (waves[2]) {
        for (let i = 17; i < 20; i++) {
          e[i].enemy(i);
        }
      }
      if (pX > origin + 4300) {
        waves[3] = true;
      }
      if (waves[3]) {
        for (let i = 20; i < 25; i++) {
          e[i].enemy(i);
        }
      }
      for (let i = 8; i < 21; i++) {
        c.display(i);
      }
      for (let i = 1; i < 2; i++) {
        m.display(i);
      }
    }

    //stage 3
    if (!stage[1] && stage[2]) {
      background(220);
      fill(0, 0, 0, 255);
      rectMode(CORNER);
      snowSky();
      rect(0, 0, 600, 400);
      fill(207, 207, 207);
      rect(0, 300, 600, 100);
      fill(61, 66, 58);
      noStroke();
      beginShape();
      vertex(0, 300);
      for (let i = 0; i < 600; i++) {
        vertex(mountainX[i] + (origin - 400) / 3, mountainY[i]);
      }
      vertex(1600 + (origin - 200) / 3, 300);
      endShape();
      fill(151, 171, 201);
      strokeWeight(20);
      sign(origin + 4300, "stadium");
      rectMode(CORNER);
      stroke(255);
      rect(-10, 374, 620, 36);
      strokeWeight(1);
      for (let i = 0; i < 1250; i++) {
        f[i].display();
      }
      for (let i = 0; i < 6; i++) {
        l[i].display(launchX[i] + origin - 200, launchY[i]);
        if (launchX[i] + origin - 200 < 900) {
          l[i].update(launchX[i] + origin - 200, launchY[i], i);
        }
      }
      for (let i = 0; i < balls.length; i++) {
        balls[i].display();
        if (collide) {
          deduct += 5;
          balls.splice(i, 1);
        }
      }

      //boundaries
      if (part[0]) {
        if (killcount == 27 && !boundary2End) {
          boundary2Start = true;
        }
        if (boundary2Start) {
          boundary2Start = false;
          boundary2End = true;
          boundary2 = origin + 2300;
          realBoundary2 = origin + 2300;
        }
        if (pX > origin + 1800 && !boundary1End) {
          boundary1Start = true;
        }
        if (boundary1Start) {
          boundary1Start = false;
          boundary1End = true;
          boundary1 = -200;
          realBoundary1 = -200;
        }
        //change from 10 to 17
        if (killcount == 29 && !part[1]) {
          boundary1End = false;
          boundary2End = false;
          part[0] = false;
          part[1] = true;
        }
      }
      if (part[1]) {
        if (killcount == 29 && !boundary2End) {
          boundary2Start = true;
        }
        if (boundary2Start) {
          boundary2Start = false;
          boundary2End = true;
          boundary2 = origin + 3200;
          realBoundary2 = origin + 3200;
        }
        if (pX > origin + 2800 && !boundary1End) {
          boundary1Start = true;
        }
        if (boundary1Start) {
          boundary1Start = false;
          boundary1End = true;
          boundary1 = -200;
          realBoundary1 = -200;
        }
        if (killcount == 31 && !part[2]) {
          boundary1End = false;
          boundary2End = false;
          part[1] = false;
          part[2] = true;
        }
      }

      if (part[2]) {
        if (killcount == 31 && !boundary2End) {
          boundary2Start = true;
        }
        if (boundary2Start) {
          boundary2Start = false;
          boundary2End = true;
          boundary2 = origin + 4200;
          realBoundary2 = origin + 4200;
        }
        if (pX > origin + 3850 && !boundary1End) {
          boundary1Start = true;
        }
        if (boundary1Start) {
          boundary1Start = false;
          boundary1End = true;
          boundary1 = -200;
          realBoundary1 = -200;
        }
      }

      if (killcount == 34) {
        part[2] = false;
        part[3] = true;
        boundary2 = origin + 4500;
      }

      //waves
      if (pX > origin + 700) {
        waves[0] = true;
      }
      if (waves[0]) {
        for (let i = 25; i < 27; i++) {
          e[i].enemy(i);
        }
      }
      if (pX > origin + 1800) {
        waves[1] = true;
      }
      if (waves[1]) {
        for (let i = 27; i < 29; i++) {
          e[i].enemy(i);
        }
      }
      if (pX > origin + 2800) {
        waves[2] = true;
      }
      if (waves[2]) {
        for (let i = 29; i < 31; i++) {
          e[i].enemy(i);
        }
      }
      if (pX > origin + 3850) {
        waves[3] = true;
      }
      if (waves[3]) {
        for (let i = 31; i < 34; i++) {
          e[i].enemy(i);
        }
      }
      for (let i = 21; i < 32; i++) {
        c.display(i);
      }
      for (let i = 2; i < 3; i++) {
        m.display(i);
      }
    }

    //stage 
    if (!stage[2] && stage[3]) {
      background(220);
      fill(0, 0, 0, 255);
      rectMode(CORNER);
      afternoonSky();
      rect(0, 0, 600, 400);
      fill(255);
      for (let i = 0; i < cloudX.length; i++) {
        drawCloud(cloudX[i], cloudY[i], cloudL[i], cloudW[i]);
        cloudX[i] -= cloudSpeed[i];
        if (cloudX[i] < -100) {
          cloudX[i] = 700;
          cloudY[i] = random(50, 160);
          cloudL[i] = random(40, 80);
          cloudW[i] = random(25, 65);
          cloudSpeed[i] = random(1, 2);
        }
      }
      push();
      scale(0.75);
      for (let i = 0; i < 17; i++) {
        house(100 + origin + i * 500, 200, 0, true);
      }
      pop();
      fill(129, 129, 130);
      rect(0, 280, 600, 10);
      fill(74, 74, 74);
      rect(0, 285, 600, 75);
      fill(31, 125, 41);
      rect(0, 350, 600, 50);
      for (let i = 3; i < 10; i++) {
        house(houseX - 1500 + i * 600, 50 + houseHeight[i], i, true);
      }
      rectMode(CORNER);
      fill(129, 129, 130);
      rect(0, 374, 600, 26);
      stroke(64, 64, 71);
      for (let i = 0; i < 2; i++) {
        for (let j = 0; j < 130; j++) {
          if (i % 2 == 0) {
            line(
              origin - 500 + j * 50,
              374 + i * 20,
              origin - 500 + j * 50,
              389 + i * 20
            );
          } else {
            line(
              origin - 525 + j * 50,
              389 + i * 10,
              origin - 525 + j * 50,
              379 + i * 10
            );
          }
        }
      }
      for (let i = 6; i < 9; i++) {
        l[i].display(launchX[i] + origin - 200, launchY[i]);
        if (launchX[i] + origin - 200 < 900) {
          l[i].update(launchX[i] + origin - 200, launchY[i], i);
        }
      }
      for (let i = 0; i < balls.length; i++) {
        balls[i].display();
        if (collide) {
          deduct += 5;
          balls.splice(i, 1);
        }
      }
      for (let i = 1; i < 2; i++) {
        apple.display(i);
      }
      rectMode(CENTER)
      stroke(98, 100, 110)
      fill(102, 107, 128)
      rect(origin + 4700, 187, 1300, 374)
      fill(132, 140, 171)
      rect(origin + 4700, 270, 400, 208)
      fill(34, 36, 43)
      rect(origin + 4700, 310, 100, 128)
      fill(120, 130, 161)
      line(0, 389, 600, 389);
      stroke(0)
      if (part[0]) {
        if (killcount == 37 && !boundary2End) {
          boundary2Start = true;
        }
        if (boundary2Start) {
          boundary2Start = false;
          boundary2End = true;
          boundary2 = origin + 3000;
          realBoundary2 = origin + 3000;
        }
        if (pX > origin + 2300 && !boundary1End) {
          boundary1Start = true;
        }
        if (boundary1Start) {
          boundary1Start = false;
          boundary1End = true;
          boundary1 = -400;
          realBoundary1 = -400;
        }
        if (killcount == 42 && !part[1]) {
          boundary1End = false;
          boundary2End = false;
          part[0] = false;
          part[1] = true;
        }
      }

      if (part[1]) {
        if (killcount == 42 && !boundary2End) {
          boundary2Start = true;
        }
        if (boundary2Start) {
          boundary2Start = false;
          boundary2End = true;
          boundary2 = origin + 3900;
          realBoundary2 = origin + 3900;
        }
        if (pX > origin + 3400 && !boundary1End) {
          boundary1Start = true;
        }
        if (boundary1Start) {
          boundary1Start = false;
          boundary1End = true;
          boundary1 = -400;
          realBoundary1 = -400;
        }
      }

      if (killcount == 50) {
        boundary1End = false;
        boundary2End = false;
        part[1] = false;
        part[2] = true;
        boundary2 = origin + 4700;
      }

      //waves
      if (pX > origin + 700) {
        waves[0] = true;
      }
      if (waves[0]) {
        for (let i = 34; i < 37; i++) {
          e[i].enemy(i);
        }
      }
      if (pX > origin + 2200) {
        waves[1] = true;
      }
      if (waves[1]) {
        for (let i = 37; i < 42; i++) {
          e[i].enemy(i);
        }
      }
      if (pX > origin + 3400) {
        waves[2] = true;
      }
      if (waves[2]) {
        for (let i = 42; i < 50; i++) {
          e[i].enemy(i);
        }
      }
      for (let i = 32; i < 39; i++) {
        c.display(i);
      }
      for (let i = 3; i < 4; i++) {
        m.display(i);
      }
    }

    //stage 5
    if (!stage[3] && stage[4]) {
      audienceTimer++;
      for (let i = 0; i < 5; i++) {
        for (let j = 0; j < 50; j++) {
          if (i % 2 == 0) {
            if (j % 2 == 0) {
              if (audienceTimer < 50) {
                audience(origin - 600 + j * 50, i * 50, 5);
              } else if (audienceTimer >= 50 && audienceTimer < 100) {
                audience(origin - 600 + j * 50, i * 50, 0);
              } else {
                audienceTimer = 0;
                audience(origin - 600 + j * 50, i * 50, 0);
              }
            } else {
              if (audienceTimer < 50) {
                audience(origin - 600 + j * 50, i * 50, 0);
              } else if (audienceTimer >= 50 && audienceTimer < 100) {
                audience(origin - 600 + j * 50, i * 50, 5);
              } else {
                audienceTimer = 0;
                audience(origin - 600 + j * 50, i * 50, 5);
              }
            }
          } else {
            if (j % 2 == 0) {
              if (audienceTimer < 50) {
                audience(origin - 575 + j * 50, i * 50, 5);
              } else if (audienceTimer >= 50 && audienceTimer < 100) {
                audience(origin - 575 + j * 50, i * 50, 0);
              } else {
                audienceTimer = 0;
                audience(origin - 575 + j * 50, i * 50, 0);
              }
            } else {
              if (audienceTimer < 50) {
                audience(origin - 575 + j * 50, i * 50, 0);
              } else if (audienceTimer >= 50 && audienceTimer < 100) {
                audience(origin - 575 + j * 50, i * 50, 5);
              } else {
                audienceTimer = 0;
                audience(origin - 575 + j * 50, i * 50, 5);
              }
            }
          }
        }
      }
      rectMode(CORNER);
      fill(39, 42, 59);
      rect(0, 230, 600, 170);
      fill(33, 33, 33, 170);
      rect(0, 0, 600, 400);
      fill(240, 255, 181, 50);
      noStroke();
      ellipse(spotlightX, spotlightY + sin(ang) * 70, 150, 110);
      ang += 0.05;
      spotlightX += 2;
      if (spotlightX > origin + 1300) {
        spotlightX = origin - 1200;
      }
      ellipse(spotlightX2, spotlightY2 + sin(ang2) * 70, 150, 110);
      ang2 += 0.05;
      spotlightX2 += 2;
      if (spotlightX2 > origin + 1300) {
        spotlightX2 = origin - 1200;
      }
      ellipse(spotlightX3, spotlightY3 + sin(ang3) * 70, 150, 110);
      ang3 += 0.05;
      spotlightX3 += 2;
      if (spotlightX3 > origin + 1300) {
        spotlightX3 = origin - 1200;
      }
      fill(125, 125, 125);
      stroke(0);
      rect(0, 300, 600, 100);
      stroke(26, 60, 138);
      strokeWeight(5);
      line(origin - 110, 215, origin + 320, 215);
      line(origin - 625, 325, origin - 110, 215);
      line(origin + 825, 325, origin + 320, 215);
      stroke(195, 203, 219);
      line(origin - 110, 225, origin + 320, 225);
      line(origin - 625, 345, origin - 110, 225);
      line(origin + 825, 345, origin + 320, 225);
      line(origin - 110, 245, origin + 320, 245);
      line(origin - 625, 375, origin - 110, 245);
      line(origin + 825, 375, origin + 320, 245);
      stroke(186, 40, 35);
      line(origin - 110, 235, origin + 320, 235);
      line(origin - 625, 360, origin - 110, 235);
      line(origin + 825, 360, origin + 320, 235);
      fill(151, 160, 146);
      stroke(0);
      strokeWeight(1);
      rect(origin - 120, 200, 10, 70);
      rect(origin + 320, 200, 10, 70);
      fill(123, 199, 249);
      stroke(43, 67, 111);
      strokeWeight(20);
      quad(
        origin - 600,
        400,
        origin - 100,
        270,
        origin + 300,
        270,
        origin + 800,
        400
      );
      noStroke();
      quad(
        origin - 28,
        260,
        origin + 228,
        260,
        origin + 314,
        283,
        origin - 114,
        283
      );
      fill(151, 160, 146);
      stroke(0);
      strokeWeight(1);
      rect(origin - 625, 300, 15, 100);
      rect(origin + 825, 300, 15, 100);
      stroke(43, 67, 111);
      strokeWeight(7);
      line(origin - 60, 264, origin + 260, 264);
      stroke(0);
      strokeWeight(1);
      e[50].enemy(50);
      for (let i = 39; i < 41; i++) {
        c.display(i);
      }
    }

    buffCheck = buff.every((val) => val === false);
    if (!buffCheck) {
      noStroke();
      aura(pX, pY + 30);
      circle(pX, pY + 30, 100);
    }
    p.player(pX, pY);

    //stage 1 overlay
    if (stage[0]) {
      fill(0, 0, 0, 130);
      rect(0, 0, 600, 400);

      for (let i = 0; i < 800; i++) {
        if (!part[2]) {
          s.display(i, 0);
        } else {
          smokesee -= 0.00025;
          s.display(i, smokesee);
          if (smokesee < -25) {
            break;
          }
        }
      }
      for (let i = 0; i < 8; i++) {
        lampLight(houseX + i * 500);
      }
      if (charTimer < 300) {
        let currentString = name[0].substring(0, currentCharacter);
        fill(255);
        textSize(20);
        text(currentString, 30, 70);
        currentCharacter += 0.08;
        charTimer++;
        if (charTimer % 8 == 0 && charTimer < 70) {
          rectMode(CENTER);
          rect(25 + charTimer, 63, 10, 25);
        } else if (
          (charTimer % 40 == 0 || charTimer % 41 == 0) &&
          charTimer >= 70
        ) {
          rectMode(CENTER);
          rect(95, 63, 10, 25);
        }
      }
    }

    //stage 2 overlay
    if (stage[1]) {
      rectMode(CORNER);
      fill(240, 255, 31, 60);
      rect(0, 0, 600, 400);
      for (let i = 0; i < treeHeight.length; i++) {
        fill(61, 36, 23);
        noStroke();
        rect(origin - 500 + i * 700 + treeRand[i] * 2, 0, 75, 600);
        stroke(0);
      }
      noStroke(0);
      light(origin + 1800);
      quad(
        origin + 1790,
        0,
        origin + 1810,
        0,
        origin + 1850,
        374,
        origin + 1750,
        374
      );
      if (charTimer < 300) {
        let currentString = name[1].substring(0, currentCharacter);
        fill(255);
        textSize(20);
        text(currentString, 30, 70);
        currentCharacter += 0.08;
        charTimer++;
        if (charTimer % 8 == 0 && charTimer < 130) {
          rectMode(CENTER);
          rect(25 + charTimer / 1.1, 63, 10, 25);
        } else if (
          (charTimer % 40 == 0 || charTimer % 41 == 0) &&
          charTimer >= 130
        ) {
          rectMode(CENTER);
          rect(145, 63, 10, 25);
        }
      }
    }
    //stage 3 overlay
    if (stage[2]) {
      fill(255, 255, 255, 80);
      rectMode(CORNER);
      rect(0, 0, 600, 400);
      for (let i = 1500; i < 2500; i++) {
        noStroke();
        f[i].display();
      }
      if (charTimer < 300) {
        let currentString = name[2].substring(0, currentCharacter);
        fill(255);
        textSize(20);
        text(currentString, 30, 70);
        currentCharacter += 0.08;
        charTimer++;
        if (charTimer % 8 == 0 && charTimer < 175) {
          rectMode(CENTER);
          rect(25 + charTimer / 1.1, 63, 10, 25);
        } else if (
          (charTimer % 40 == 0 || charTimer % 41 == 0) &&
          charTimer >= 165
        ) {
          rectMode(CENTER);
          rect(185, 63, 10, 25);
        }
      }
    }

    //stage 4 overlay
    if (stage[3]) {
      if (charTimer < 300) {
        let currentString = name[3].substring(0, currentCharacter);
        fill(255);
        noStroke();
        textSize(20);
        text(currentString, 30, 70);
        currentCharacter += 0.08;
        charTimer++;
        if (charTimer % 8 == 0 && charTimer < 60) {
          rectMode(CENTER);
          rect(25 + charTimer / 0.9, 63, 10, 25);
        } else if (
          (charTimer % 40 == 0 || charTimer % 41 == 0) &&
          charTimer >= 60
        ) {
          rectMode(CENTER);
          rect(90, 63, 10, 25);
        }
      }
    }

    //stage 5 overlay
    if (stage[4]) {
      if (charTimer < 300) {
        let currentString = name[4].substring(0, currentCharacter);
        fill(255);
        noStroke();
        textSize(20);
        text(currentString, 30, 70);
        currentCharacter += 0.08;
        charTimer++;
        if (charTimer % 8 == 0 && charTimer < 100) {
          rectMode(CENTER);
          rect(25 + charTimer / 1.2, 63, 10, 25);
        } else if (
          (charTimer % 40 == 0 || charTimer % 41 == 0) &&
          charTimer >= 100
        ) {
          rectMode(CENTER);
          rect(120, 63, 10, 25);
        }
      }
      if (eDeduct[50] >= 50) {
        fill(0, 0, 0, credits)
        credits++;
        rectMode(CORNER)
        rect(0, 0, 600, 400)
        celebrate(pX, pY, "right", "red")
        belt(pX + 23, pY - 23)
        textSize(30)
        fill(random(255), random(255), random(255))
        text("YOU ARE THE CHAMPION", 100, 50)
      }
      if (credits >= 255) {
        screen = "end"
      }
    }

    //stage transitions
    if (transition[3] && fade < 255) {
      fade++;
      thrice = true;
    } else if (fade > 0 && stageChange[2] == 0) {
      fade--;
      stageChange[3]--;
      transition[3] = false;
      stage[3] = false;
      stage[4] = true;
    }
    if (!stageEnd[3] && stage[4]) {
      stageStart[3] = true;
    }
    if (stageStart[3]) {
      for (let i = 0; i < 4; i++) {
        if (i == 0) {
          part[i] = true;
        } else {
          part[i] = false;
        }
      }
      for (let i = 0; i < 4; i++) {
        waves[i] = false;
      }
      for (let i = 32; i < 41; i++) {
        platX[i] = tempPlatX[i];
        realPlatX[i] = platX[i];
      }
      for (let i = 0; i < appleX.length; i++) {
        appleX[i] = tempAppleX[i];
        realAppleX[i] = tempAppleX[i];
      }
      for (let i = 0; i < medX.length; i++) {
        medX[i] = tempMedX[i];
        realMedX[i] = tempMedX[i];
      }
      stageStart[3] = false;
      stageEnd[3] = true;
      boundary1Start = false;
      boundary1End = false;
      boundary2Start = false;
      boundary2End = false;
      origin = 200;
      realOrigin = 200;
      boundary1 = -220;
      realBoundary1 = -220;
      boundary2 = 820;
      realBoundary2 = 820;
      currentCharacter = 0;
      charTimer = 0;
      houseX = -300;
      realHouseX = -300;
      spotlightX = 200;
      spotlightX2 = -300;
      spotlightX3 = 700;
      deduct = 0;
    }
    if (transition[2] && fade < 255) {
      fade++;
      twice = true;
    } else if (fade > 0 && stageChange[1] == 0 && !thrice) {
      fade--;
      stageChange[2]--;
      transition[2] = false;
      stage[2] = false;
      stage[3] = true;
    }
    if (!stageEnd[2] && stage[3]) {
      stageStart[2] = true;
    }
    if (stageStart[2]) {
      for (let i = 0; i < 4; i++) {
        if (i == 0) {
          part[i] = true;
        } else {
          part[i] = false;
        }
      }
      for (let i = 0; i < 4; i++) {
        waves[i] = false;
      }
      for (let i = 32; i < 39; i++) {
        platX[i] = tempPlatX[i];
        realPlatX[i] = platX[i];
      }
      for (let i = 0; i < appleX.length; i++) {
        appleX[i] = tempAppleX[i];
        realAppleX[i] = tempAppleX[i];
      }
      for (let i = 0; i < medX.length; i++) {
        medX[i] = tempMedX[i];
        realMedX[i] = tempMedX[i];
      }
      stageStart[2] = false;
      stageEnd[2] = true;
      boundary1Start = false;
      boundary1End = false;
      boundary2Start = false;
      boundary2End = false;
      origin = 200;
      realOrigin = 200;
      boundary1 = 50;
      realBoundary1 = 50;
      boundary2 = 1600;
      realBoundary2 = 1600;
      currentCharacter = 0;
      charTimer = 0;
      houseX = -300;
      realHouseX = -300;
    }
    if (transition[1] && fade < 255) {
      fade++;
    } else if (fade > 0 && stageChange[0] == 0 && !twice && !thrice) {
      fade--;
      stageChange[1]--;
      transition[1] = false;
      stage[1] = false;
      stage[2] = true;
    }
    if (!stageEnd[1] && stage[2]) {
      stageStart[1] = true;
    }
    if (stageStart[1]) {
      for (let i = 0; i < 4; i++) {
        if (i == 0) {
          part[i] = true;
        } else {
          part[i] = false;
        }
      }
      for (let i = 0; i < 4; i++) {
        waves[i] = false;
      }
      for (let i = 21; i < 32; i++) {
        platX[i] = tempPlatX[i];
        realPlatX[i] = platX[i];
      }
      for (let i = 0; i < appleX.length; i++) {
        appleX[i] = tempAppleX[i];
        realAppleX[i] = tempAppleX[i];
      }
      for (let i = 0; i < medX.length; i++) {
        medX[i] = tempMedX[i];
        realMedX[i] = tempMedX[i];
      }
      stageStart[1] = false;
      stageEnd[1] = true;
      boundary1Start = false;
      boundary1End = false;
      boundary2Start = false;
      boundary2End = false;
      origin = 200;
      realOrigin = 200;
      boundary1 = 50;
      realBoundary1 = 50;
      boundary2 = 1600;
      realBoundary2 = 1600;
      currentCharacter = 0;
      charTimer = 0;
    }
    if (transition[0] && fade < 255) {
      fade++;
    } else if (
      fade > 0 &&
      stageChange != 0 &&
      !transition[1] &&
      !stage[2] &&
      !twice
    ) {
      fade--;
      stageChange[0]--;
      transition[0] = false;
      stage[0] = false;
      stage[1] = true;
    }
    if (!stageEnd[0] && stage[1]) {
      stageStart[0] = true;
    }
    if (stageStart[0]) {
      for (let i = 0; i < 4; i++) {
        if (i == 0) {
          part[i] = true;
        } else {
          part[i] = false;
        }
      }
      for (let i = 0; i < 4; i++) {
        waves[i] = false;
      }
      for (let i = 8; i < 21; i++) {
        platX[i] = tempPlatX[i];
        realPlatX[i] = platX[i];
      }
      for (let i = 0; i < appleX.length; i++) {
        appleX[i] = tempAppleX[i];
        realAppleX[i] = tempAppleX[i];
      }
      for (let i = 0; i < medX.length; i++) {
        medX[i] = tempMedX[i];
        realMedX[i] = tempMedX[i];
      }
      stageStart[0] = false;
      stageEnd[0] = true;
      boundary1Start = false;
      boundary1End = false;
      boundary2Start = false;
      boundary2End = false;
      origin = 200;
      realOrigin = 200;
      boundary1 = 50;
      realBoundary1 = 50;
      boundary2 = 1600;
      realBoundary2 = 1600;
      currentCharacter = 0;
      charTimer = 0;
    }
    fill(0, 0, 0, fade);
    rectMode(CORNER);
    rect(0, 0, 600, 400);
    fill(255);
    if (sceneNum == 1 && part[0]) {
      part[1] = true;
      part[0] = false;
      speachChar = 0;
    } else if (sceneNum == 2 && part[1]) {
      part[2] = true;
      part[1] = false;
      speachChar = 0;
      angry = true;
    } else if (sceneNum >= 3 && part[2]) {
      part[3] = true;
      part[2] = false;
    }
    if (eDeduct[50] < 50) {
      textSize(15)
      fill(255)
      text("Lives: " + lives, 530, 15)
    }
  }
  if (screen == "pause") {
    fill(255)
    textSize(20)
    text("Game paused...", 200, 200)
    if (mouseX >= 250 - playSize / 2 && mouseX <= 297 + playSize / 2 && mouseY >= 230 - playSize / 6 && mouseY <= 250 + playSize / 6) {
      textSize(25)
      playSize = 10
    } else {
      playSize = 0;
    }
    text("Quit", 260 - playSize / 2, 250)
    if (pauseCount == 2) {
      pauseCount = 0;
      screen = "play"
    }
  }
  if (screen == "end") {
    fill(0, 0, 0, credits)
    credits++;
    rectMode(CORNER)
    rect(0, 0, 600, 400)
    celebrate(pX, pY, "right", "red")
    belt(pX + 23, pY - 23)
    textSize(30)
    fill(random(255), random(255), random(255))
    text("YOU ARE THE CHAMPION", 100, 50)
    fill(255)
    textSize(16)
    if (mouseX >= 250 - playSize / 2 && mouseX <= 350 + playSize / 2 && mouseY >= 220 - playSize / 6 && mouseY <= 237 + playSize / 6) {
      textSize(20)
      playSize = 10
    } else {
      playSize = 0
    }
    text("Return to title.", 253 - playSize, 240)
  }
  if (screen == "lose") {
    rectMode(CORNER)
    fill(0, 0, 0, 5)
    rect(0, 0, 600, 400)
    fill(255)
    textSize(20)
    text("You got KO'd.", 230, 150)
    textSize(17)
    if (mouseX >= 130 - playSize / 2 && mouseX <= 266 + playSize / 2 && mouseY >= 213 - playSize / 6 && mouseY <= 232 + playSize / 6) {
      textSize(20)
      playSize = 10
    } else {
      playSize = 0
    }
    text("Try again? (-1 life)", 130 - playSize, 230)
    textSize(17)
    if (mouseX >= 380 - playSize / 2 && mouseX <= 411 + playSize / 2 && mouseY >= 212 - playSize / 6 && mouseY <= 227 + playSize / 6) {
      textSize(20)
      playSize = 10;
    } else {
      playSize = 0;
    }
    text("Quit.", 380 - playSize / 3, 230)
  }
  if (screen == "gameOver") {
    rectMode(CORNER)
    fill(0, 0, 0, 5)
    rect(0, 0, 600, 400)
    fill(255)
    textSize(20)
    text("Game over", 250, 150)
    textSize(16)
    text("You are out of lives.", 230, 200)
    if (mouseX >= 250 - playSize / 2 && mouseX <= 350 + playSize / 2 && mouseY >= 250 - playSize / 6 && mouseY <= 267 + playSize / 6) {
      textSize(20)
      playSize = 10
    } else {
      playSize = 0
    }
    text("Return to title.", 253 - playSize, 270)
  }
}

function mouseClicked() {
  if (
    mouseX >= 225 - playSize / 2 &&
    mouseX <= 375 + playSize / 2 &&
    mouseY >= 325 - playSize / 6 &&
    mouseY <= 375 + playSize / 6 &&
    screen == "intro"
  ) {
    screen = "scene";
  }
  if (
    mouseX >= 130 - playSize / 2 &&
    mouseX <= 266 + playSize / 2 &&
    mouseY >= 213 - playSize / 6 &&
    mouseY <= 232 + playSize / 6 &&
    screen == "lose"
  ) {
    screen = "play";
    deduct = 15;
    lives--
  }
  if (mouseX >= 250 - playSize / 2 && mouseX <= 297 + playSize / 2 && mouseY >= 230 - playSize / 6 && mouseY <= 250 + playSize / 6 && screen == "pause") {
    screen = "intro"
    resetSketch()
  }
  if (mouseX >= 380 - playSize / 2 && mouseX <= 411 + playSize / 2 && mouseY >= 212 - playSize / 6 && mouseY <= 227 + playSize / 6 && screen == "lose") {
    screen = "intro"
    resetSketch()
  }
  if (mouseX >= 250 - playSize / 2 && mouseX <= 350 + playSize / 2 && mouseY >= 250 - playSize / 6 && mouseY <= 267 + playSize / 6 && screen == "gameOver") {
    screen = "intro"
    resetSketch()
  }
  if (mouseX >= 250 - playSize / 2 && mouseX <= 350 + playSize / 2 && mouseY >= 220 - playSize / 6 && mouseY <= 237 + playSize / 6 && screen == "end") {
    screen = "intro"
    resetSketch()
  }
  if (screen == "scene") {
    screenCount++;
  }
  if (screen == "scene" && screenCount >= 6) {
    screen = "play";
  }
  if (stage[4] && screen == "play") {
    sceneNum++;
  }
}

function keyReleased() {
  if (stage[4]) {
    sceneNum++;
  }
  if (screen == "scene" && keyCode == 37 && screenCount != 1) {
    screenCount--;
  }
  if (screen == "play" && keyCode == 27 && pauseCount == 0) {
    pauseCount++;
  }
  if (screen == "pause" && keyCode == 27 && pauseCount == 1) {
    pauseCount++;
  }
}

function resetSketch() {
  credits = 0;
  pauseCount = 0;
  //PLAYER VARIABLES
 direction = "right";
 pX = 200;
 pY = 300;
 lives = 3;
//idle variables
 idleTimer = 0;
//run variables
 runTimer = 0;
 pSpeed = 4;
 runLeft = false;
 runRight = false;
//jump variables
 a = -10;
 jump = false;
 after = false;
 airtime = 0;
//punch variables
 timerR = 0;
 timerL = 0;
 punchR = false;
 punchL = false;
 combo = false;
 comboTimer = 0;
 punchDiff = 0;
//block variables
 blockTimer = 0;
 block = false;
// player damaged variables
 damage = false;
 hit = false;
 hitInd = false;
 deduct = 0;
 damageTimer = 0;

//ENEMY VARIABLES
 enemyNum = 51;
 e = [];
 eX = [
  -50,
  650,
  -50,
  -70,
  650,
  -80,
  680,
  -50,
  650,
  -250,
  -200,
  -150,
  -100,
  700,
  750,
  800,
  850,
  -150,
  -75,
  700,
  -170,
  -150,
  -100,
  700,
  750,
  -100,
  700,
  -100,
  700,
  -100,
  700,
  -100,
  700,
  750,
  -100,
  -200,
  700,
  -100,
  -170,
  -250,
  700,
  800,
  -100,
  -200,
  -500,
  -800,
  -1200,
  -1300,
  -1500,
  -2000,
  400,
];
 eColour = "gray";
//enemy damaged variables
 killcount = 0;
//enemy fight variables
 eFightingCheck = false;
 platX = [500, 700, 900, 1700, 1950, 2200, 2900, 3100,
            800, 1000, 1200, 1800, 2200, 2800, 3000, 3200, 3400, 3600, 4200, 4500, 4800,
            1000, 1200, 2300, 3400, 3300, 3200, 3200, 3100, 3000, 3900, 4200,
            1000, 1300, 2400, 2400, 2800, 2000, 3800,
            100, 500];
 platY = [300, 250, 300, 275, 275, 275, 275, 200,
            300, 275, 300, 275, 275, 275, 300, 275, 300, 275, 250, 300, 250,
            275, 275, 250, 300, 200, 100, 300, 200, 100, 250, 250,
            250, 300, 275, 170, 200, 200, 250, 
            275, 275];
 platLength = [100, 200, 100, 100, 100, 100, 200, 200,
                 150, 150, 150, 200, 200, 200, 200, 200, 200, 200, 200, 200, 200,
                 100, 100, 250, 100, 100, 100, 100, 100, 100, 200, 200, 
                200, 175, 450, 250, 150, 150, 350,
                 200, 200];
 platNum = 41;
 fall = false;
  
//screen
 screen = "intro";
 screenCount = 0;

//buttons
 playSize = 0;

//boundary
 origin = 200;
 realOrigin = 200;
 boundary1 = -370;
 realBoundary1 = -370;
 boundary1Start = false;
 boundary1End = false;
 boundary2 = 1200;
 realBoundary2 = 1200;
 boundary2Start = false;
 boundary2End = false;
 part = [];

//stages
 stage = [];
 stageStart = [];
 stageEnd = [];
 stageChange = [];
 transition = [];
 fade = 0;
 twice = false;
 thrice = false;
 name = ["Home", "The Forest", "The Mountains", "Away", "The Ring"];
 currentCharacter = 0;
 charTimer = 0;

//waves of enemies;
 waves = [];

//healing
 medX = [2000, 3000, 3000, 3500];
 tempMedX = [];
 medY = [358, 358, 358, 358];
 realMedX = [];
 usedMed = [];
 heal = false;

//buff
 appleX = [2000, 2400, 400, 0, 0, 0, 0];
 realAppleX = [];
 tempAppleX = [];
 appleY = [314, 190, 250, 0, 0, 0, 0];
 usedApple = [];
 buffTimer = [];
 buff = [];
 buffCheck = false;

//snowball launcher
 l = [];
 launchX = [1500, 2600, 2400, 3450, 3350, 3250, 2900, 2800, 4100];
 realLaunchX = [];
 launchY = [350, 350, 230, 277, 177, 77, 353, 177, 353];
 launchTimer = [];
 shoot = [];
 balls = [];
 launchNum = 9;
 collide = false;

//boss
 speach = [
  "...",
  "So you've managed to\ndefeat my henchmen...",
  "I guess I'll have to\nbeat you up myself.",
];
 speachChar = 0;
 sceneNum = 0;
 angry = false;
 appleAccel = -10;
 bossDiff = 0;
 bossHit = false;
 bossShake = 0;
 bossShakeTimer = 0;
 appleTimer = 0;
 appleFade = [];
 disappear = [];

//background for title
 bagAng = 0;

//background scenery for stage 1
 houseX = -300;
 realHouseX = -300;
 houseHeight = [];
 trashX = -500;
 realTrashX = -500;
 trashRNG = [];
 pavementX = -600;
 realPavementX = -600;
 smokeX = [];
 realSmokeX = 300;
 smokeXOff = 100;
 smokeY = [];
 smokeYOff = 300;
 smokeSize = [];
 smokesee = 0;
 mountainX = [];
 mountainY = [];

//background scenery for stage 2
 treeHeight = [];
 treeRand = [];
 treeTrunkCol = [];
 treeLeafCol = [];

//background scenery for stage 3
 snowX = [];
 snowXOff = [];
 snowY = [];
 snowSize = [];
 f = [];

//background scenery for stage 4
 cloudX = [];
 cloudY = [];
 cloudL = [];
 cloudW = [];
 cloudSpeed = [];

//background scenery for stage 5
 audienceTimer = 0;
 spotlightX = 200;
 spotlightY = 100;
 ang = 0;
 spotlightX2 = -300;
 spotlightY2 = 150;
 ang2 = 0;
 spotlightX3 = 700;
 spotlightY3 = 50;
 ang3 = 0;
  
  for (let i = 0; i < 5; i++) {
    stageStart[i] = false;
    stageEnd[i] = false;
    stageChange[i] = 255;
    transition[i] = false;
    if (i == 0) {
      stage[i] = true;
    } else {
      stage[i] = false;
    }
  }
  for (let i = 0; i < 4; i++) {
    if (i == 0) {
      part[i] = true;
    } else {
      part[i] = false;
    }
  }
  for (let i = 0; i < 2500; i++) {
    snowX[i] = random(-300, 600);
    snowXOff[i] = snowX[i];
    snowY[i] = random(-600, 0);
    snowSize[i] = random(1, 5);
    f[i] = new Snowfall(snowX[i], snowY[i], i);
  }
  for (let i = 0; i < launchNum; i++) {
    realLaunchX[i] = launchX[i];
    launchTimer[i] = 0;
    shoot[i] = false;
    l[i] = new Launcher(launchX[i], launchY[i]);
  }
  for (let i = 0; i < 16; i++) {
    houseHeight[i] = random(100);
  }
  for (let i = 0; i < 600; i++) {
    mountainX[i] = 0 + i * 2;
    mountainY[i] = map(noise(200 + i / 90), 0, 1, 70, 300);
  }
  for (let i = 0; i < 7; i++) {
    trashRNG[i] = random(100, 300);
  }
  for (let i = 0; i < enemyNum; i++) {
    e[i] = new Entity();
    eA[i] = -10;
    eJump[i] = false;
    eAfter[i] = false;
    eFall[i] = false;
    eDamage[i] = false;
    eHit[i] = false;
    eFighting[i] = false;
    killcountStart[i] = false;
    killcountEnd[i] = false;
    blockTrue[i] = true;
    eAirtime[i] = 0;
    eIdleTimer[i] = 0;
    eRunTimer[i] = 0;
    ePunchTimer[i] = 0;
    eDamageTimer[i] = 0;
    eDeduct[i] = 0;
    eY[i] = 300;
    if (i >= 0 && i < 7) {
      eSpeed[i] = random(1, 2);
    } else if (i >= 7 && i < 50) {
      eSpeed[i] = random(3, 4.5);
    } else {
      eSpeed[i] = 4;
    }
    eDirection[i] = "left";
    realEX[i] = eX[i];
    let ePlatJump = [];
    for (let j = 0; j < platNum; j++) {
      ePlatJump.push(false);
    }
    ePlatJumpCount.push(ePlatJump);
  }
  for (let i = 0; i < platNum; i++) {
    platJump[i] = false;
    realPlatX[i] = platX[i];
    tempPlatX[i] = platX[i];
  }
  for (let i = 0; i < 4; i++) {
    waves[i] = false;
  }
  for (let i = 0; i < medX.length; i++) {
    tempMedX[i] = medX[i];
    realMedX[i] = medX[i];
    usedMed[i] = false;
  }
  for (let i = 3; i < appleX.length; i++) {
    appleX[i] = random(-220, 820);
    appleY[i] = random(200, 300);
  }
  for (let i = 0; i < appleX.length; i++) {
    realAppleX[i] = appleX[i];
    tempAppleX[i] = appleX[i];
    usedApple[i] = false;
    appleFade[i] = 255;
    buffTimer[i] = 0;
    buff[i] = false;
    disappear[i] = false;
  }
  for (let i = 0; i < 1200; i++) {
    smokeSize[i] = random(10, 30);
  }
  for (let i = 0; i < 500; i++) {
    treeHeight[i] = random(80);
    treeTrunkCol[i] = round(random(1, 4));
    treeLeafCol[i] = round(random(1, 3));
  }
  for (let i = 0; i < treeHeight.length * 5; i++) {
    treeRand[i] = random(-30, 30);
    if (i % 5 == 0) {
      treeRand[i] = random(50, 55);
    }
  }
  for (let i = 0; i < 5; i++) {
    cloudX[i] = random(0, 900);
    cloudY[i] = random(50, 160);
    cloudL[i] = random(40, 80);
    cloudW[i] = random(25, 65);
    cloudSpeed[i] = random(1, 2);
  }
  p = new Entity(200, 300);
  c = new Platform();
  m = new Med();
  apple = new Apple();
  s = new Smoke();
}

function nightSky() {
  let ctx = canvas.getContext("2d");
  let gradient = ctx.createLinearGradient(300, 0, 300, 374);
  gradient.addColorStop(0, color(23, 29, 38));
  gradient.addColorStop(1, color(171, 110, 44));
  ctx.fillStyle = gradient;
}

function morningSky() {
  let ctx = canvas.getContext("2d");
  let gradient = ctx.createLinearGradient(300, 100, 300, 500);
  gradient.addColorStop(0, color(36, 168, 255));
  gradient.addColorStop(1, color(227, 227, 11));
  ctx.fillStyle = gradient;
}

function snowSky() {
  let ctx = canvas.getContext("2d");
  let gradient = ctx.createLinearGradient(300, -100, 300, 400);
  gradient.addColorStop(0, color(177, 200, 224));
  gradient.addColorStop(1, color(116, 129, 143));
  ctx.fillStyle = gradient;
}

function afternoonSky() {
  let ctx = canvas.getContext("2d");
  let gradient = ctx.createLinearGradient(300, -100, 300, 400);
  gradient.addColorStop(0, color(35, 145, 235));
  gradient.addColorStop(1, color(125, 196, 255));
  ctx.fillStyle = gradient;
}

function light(x) {
  let ctx = canvas.getContext("2d");
  let gradient = ctx.createLinearGradient(x, 174, x, 374);
  gradient.addColorStop(0, color(230, 186, 67, 200));
  gradient.addColorStop(1, color(230, 186, 67, 5));
  ctx.fillStyle = gradient;
}

function Med() {
  this.display = function (z) {
    if (!usedMed[z]) {
      if (dist(pX, 0, medX[z], 0) < 45 && dist(0, pY, 0, medY[z]) < 60) {
        heal = true;
      } else {
        let meddx = realMedX[z] - medX[z];
        medX[z] += meddx * 0.05;
        rectMode(CENTER);
        fill(255, 245, 247);
        ellipse(medX[z], medY[z] - 12, 20, 20);
        noFill();
        ellipse(medX[z], medY[z] - 12, 12, 12);
        fill(255, 245, 247);
        rect(medX[z], medY[z], 40, 30, 10);
        fill(240, 7, 54);
        beginShape();
        vertex(medX[z] - 2, medY[z] - 7);
        vertex(medX[z] + 2, medY[z] - 7);
        vertex(medX[z] + 2, medY[z] - 2);
        vertex(medX[z] + 7, medY[z] - 2);
        vertex(medX[z] + 7, medY[z] + 3);
        vertex(medX[z] + 2, medY[z] + 3);
        vertex(medX[z] + 2, medY[z] + 8);
        vertex(medX[z] - 2, medY[z] + 8);
        vertex(medX[z] - 2, medY[z] + 3);
        vertex(medX[z] - 7, medY[z] + 3);
        vertex(medX[z] - 7, medY[z] - 2);
        vertex(medX[z] - 2, medY[z] - 2);
        vertex(medX[z] - 2, medY[z] - 7);
        endShape();
      }
    }
    if (heal) {
      heal = false;
      usedMed[z] = true;
      if (deduct < 25) {
        deduct = 0;
      } else {
        deduct -= 25;
      }
    }
  };
}

function Apple() {
  this.display = function (z) {
    if (!usedApple[z]) {
      if (
        (dist(pX, 0, appleX[z] + origin - 200, 0) < 40 &&
          dist(0, pY + 30, 0, appleY[z]) < 55) ||
        disappear[z]
      ) {
        if (!disappear[z]) {
          buff[z] = true;
        }
      } else {
        //let appledx = realAppleX[z] - appleX[z];
        //appleX[z] += appledx * 0.05;
        push();
        translate(appleX[z] + origin - 200, appleY[z]);
        noStroke();
        fill(204, 55, 51, appleFade[z]);
        circle(0, 0, 30);
        strokeWeight(4);
        stroke(78, 38, 0, appleFade[z]);
        line(1, -10, 3, -18);
        noStroke();
        rotate(radians(70));
        fill(39, 166, 21, appleFade[z]);
        ellipse(-16, 2, 9, 6);
        pop();
      }
    }
    if (buff[z]) {
      usedApple[z] = true;
      buffTimer[z]++;
      if (buffTimer[z] < 700) {
        pSpeed = 7;
        punchDiff = 6.5;
      } else {
        buff[z] = false;
        buffTimer[z] = 0;
        pSpeed = 4;
        punchDiff = 0;
      }
    }
  };
}

function aura(x, y) {
  let ctx = canvas.getContext("2d");
  let gradient = ctx.createRadialGradient(x, y, 0, x, y, 50);
  gradient.addColorStop(0, color(230, 186, 67, 200));
  gradient.addColorStop(1, color(230, 186, 67, 0));
  ctx.fillStyle = gradient;
}

function spotlight() {
  let ctx = canvas.getContext("2d");
  let gradient = ctx.createRadialGradient(200, 800, 0, 200, 800, 100);
  gradient.addColorStop(0, color(255, 250, 110, 120));
  gradient.addColorStop(1, color(255, 250, 110, 0));
  ctx.fillStyle = gradient;
}

function Smoke() {
  this.display = function (i, z) {
    let smokedx = realSmokeX - this.x;
    this.x += smokedx * 0.05;
    this.x = realSmokeX + map(noise(smokeXOff + i), 0, 1, -1500, 4500);
    this.y = map(noise(smokeYOff + i), 0, 1, 300, 400);
    smokeXOff += 0.0000002;
    smokeYOff += 0.000003;
    fill(59, 58, 58, 25 + z);
    noStroke(0);
    ellipse(this.x, this.y, smokeSize[i], smokeSize[i]);
  };
}

function Snowfall(x, y, i) {
  this.y = y;
  this.display = function () {
    this.x = map(noise(snowXOff[i]), 0, 1, -1000, 5000);
    snowXOff[i] += 0.0002;
    fill(255);
    circle(this.x + origin - 200, this.y, snowSize[i]);
    this.y++;
    if (this.y > 374) {
      this.y = random(-600, 0);
    }
  };
}

function Launcher() {
  this.display = function (x, y) {
    rand = random(-2, 2);
    stroke(0);
    fill(140, 149, 163);
    quad(x - 30, y - 20, x - 10, y - 20, x + 5, y + 20, x - 45, y + 20);
    rectMode(CENTER);
    fill(173, 173, 173);
    rect(x - 35, y - 5, 30, 15, 9);
    fill(138, 138, 138);
    ellipse(x - 45, y - 5, 12, 12);
    fill(173, 183, 199);
    quad(x - 10, y - 20, x + 10, y - 20, x + 25, y + 20, x - 25, y + 20);
    fill(255);
    for (let i = 0; i < 10; i++) {
      if (i < 2) {
        circle(x - 14 + i * 12 + rand, y - 49, 12);
      } else if (i < 5) {
        circle(x - 45 + i * 12 + rand, y - 41, 12);
      } else if (i < 9) {
        circle(x - 87 + i * 12 + rand, y - 33, 12);
      }
    }
    fill(140, 149, 163);
    quad(
      x - 30 + rand,
      y - 20,
      x - 10 + rand,
      y - 20,
      x - 5 + rand,
      y - 30,
      x - 35 + rand,
      y - 30
    );
    fill(173, 183, 199);
    quad(
      x - 10 + rand,
      y - 20,
      x + 10 + rand,
      y - 20,
      x + 15 + rand,
      y - 30,
      x - 15 + rand,
      y - 30
    );
  };

  this.update = function (x, y, i) {
    launchTimer[i]++;
    if (launchTimer[i] % 120 == 0) {
      shoot[i] = true;
      let b = new Snowball(x - 45, y - 5, i);
      balls.push(b);
    } else {
      shoot[i] = false;
    }
  };
}

function Snowball(x, y, i) {
  this.x = x;
  this.y = y;
  this.display = function () {
    if (keyIsDown(37) || keyIsDown(65)) {
      this.x -= 4;
    } else if (keyIsDown(39) || keyIsDown(68)) {
      this.x -= 8;
    } else {
      this.x -= 6;
    }
    fill(255);
    circle(this.x, this.y, 18);
    if (dist(this.x, 0, pX, 0) < 31 && dist(0, this.y, 0, pY + 30) < 55) {
      collide = true;
    } else {
      collide = false;
    }
  };
}

function house(x, y, z, away) {
  if (away) {
    let yScale = map(y, 0, 400, y, 374);
    fill(255, 79, 66);
    stroke(48, 26, 16);
    triangle(x - 200, y, x, y - 180, x + 200, y);
    quad(x - 155, y, x + 155, y, x + 155, 374, x - 155, 374);
    rectMode(CORNER);
    /*
    fill(74, 46, 33);
    rect(x + 100, 319, 50, 10);
    rect(x + 100, 339, 50, 10)
    beginShape();
    vertex(x + 125, 304);
    vertex(x + 130, 314);
    vertdx(x + 130, 374);
    vertex(x + 120, 374);
    vertex(x + 120, 314);
    vertex(x + 125, 304);
    endShape();
    */
    stroke(255, 201, 212);
    for (let i = 0; i < 50; i++) {
      for (let j = 0; j < 15; j++) {
        if (i % 2 == 0) {
          line(x - 150 + j * 20, y + i * 10, x - 150 + j * 20, y + 10 + i * 10);
        } else {
          line(x - 140 + j * 20, y + i * 10, x - 140 + j * 20, y + 10 + i * 10);
        }
      }
    }
    for (let i = 0; i < 50; i++) {
      line(x - 154, y + 10 + 10 * i, x + 154, y + 10 + 10 * i);
    }
    rectMode(CENTER);
    fill(184, 76, 64);
    stroke(0);
    arc(x - 100, yScale - 25, 60, 40, radians(180), radians(0));
    arc(x + 100, yScale - 25, 60, 40, radians(180), radians(0));
    fill(163, 144, 142);
    stroke(0);
    rect(x - 100, yScale + 30, 60, 10);
    rect(x + 100, yScale + 30, 60, 10);
    fill(166, 200, 255);
    stroke(53, 58, 66);
    rect(x - 100, yScale, 50, 50);
    rect(x + 100, yScale, 50, 50);
    fill(163, 142, 134);
    rect(x - 100, yScale, 50, 4);
    rect(x - 100, yScale, 4, 50);
    rect(x + 100, yScale, 50, 4);
    rect(x + 100, yScale, 4, 50);
    if (y < 100) {
      fill(184, 76, 64);
      stroke(0);
      arc(x - 100, yScale + 105, 60, 40, radians(180), radians(0));
      arc(x + 100, yScale + 105, 60, 40, radians(180), radians(0));
      fill(163, 144, 142);
      stroke(0);
      rect(x - 100, yScale + 160, 60, 10);
      rect(x + 100, yScale + 160, 60, 10);
      fill(166, 200, 255);
      stroke(53, 58, 66);
      rect(x - 100, yScale + 130, 50, 50);
      rect(x + 100, yScale + 130, 50, 50);
      fill(163, 142, 134);
      rect(x - 100, yScale + 130, 50, 4);
      rect(x - 100, yScale + 130, 4, 50);
      rect(x + 100, yScale + 130, 50, 4);
      rect(x + 100, yScale + 130, 4, 50);
    }
    fill(79, 46, 43);
    rect(x, 324, 60, 100);
    fill(46, 46, 48);
    ellipse(x + 21, 329, 10, 10);
    fill(31, 125, 41);
    noStroke();
    rect(x + 300, 368, 290, 12);
    tree(origin - 1760 + z * 600 + treeRand[z] * 2, z);
    tree(
      origin - 1670 + z * 600 + treeRand[z + 1] * 2 - treeRand[z] * 2,
      z + 5
    );
  } else {
    let yScale = map(y, 0, 400, y, 374);
    fill(107, 59, 36);
    stroke(48, 26, 16);
    quad(x - 100, y, x + 100, y, x + 100, 374, x - 100, 374);
    quad(x - 105, y - 10, x + 105, y - 10, x + 105, y, x - 105, y);
    rectMode(CORNER);
    fill(74, 46, 33);
    rect(x + 100, 319, 50, 10);
    rect(x + 100, 339, 50, 10);
    beginShape();
    vertex(x + 125, 304);
    vertex(x + 130, 314);
    vertex(x + 130, 374);
    vertex(x + 120, 374);
    vertex(x + 120, 314);
    vertex(x + 125, 304);
    endShape();
    stroke(135, 68, 36);
    for (let i = 0; i < 50; i++) {
      for (let j = 0; j < 10; j++) {
        if (i % 2 == 0) {
          line(x - 80 + j * 20, y + i * 10, x - 80 + j * 20, y + 10 + i * 10);
        } else {
          line(x - 90 + j * 20, y + i * 10, x - 90 + j * 20, y + 10 + i * 10);
        }
      }
    }
    for (let i = 0; i < 50; i++) {
      line(x - 100, y + 10 + 10 * i, x + 100, y + 10 + 10 * i);
    }
    fill(26, 25, 25);
    stroke(0);
    rectMode(CENTER);
    rect(x - 60, yScale, 40, 40);
    rect(x + 60, yScale, 40, 40);
    if (y < 100) {
      rect(x - 60, yScale + 100, 40, 40);
      rect(x + 60, yScale + 100, 40, 40);
    }
    if (z == 2) {
      fill(0);
      rect(x, 324, 60, 100);
    } else {
      fill(82, 72, 69);
      rect(x, 324, 60, 100);
      fill(46, 46, 48);
      ellipse(x + 21, 329, 10, 10);
    }
  }
}

function lamp(x) {
  rectMode(CENTER);
  fill(92, 92, 92);
  stroke(0);
  rect(x + 140, 274, 8, 200);
}

function lampLight(x) {
  fill(92, 92, 92);
  arc(x + 140, 174, 30, 20, radians(180), radians(0), OPEN);
  noStroke();
  light(x);
  quad(x + 125, 174, x + 155, 174, x + 205, 374, x + 75, 374);
  fill(0);
  stroke(0);
}

function roadblock(x) {
  rectMode(CENTER);
  fill(130, 129, 129);
  rect(x - 40, 314, 5, 10);
  rect(x + 40, 314, 5, 10);
  rect(x - 40, 344, 10, 60);
  rect(x + 40, 344, 10, 60);
  fill(255, 128, 0, 200);
  noStroke();
  circle(x - 40, 303, 19);
  circle(x + 40, 303, 19);
  stroke(0);
  fill(255, 128, 0);
  circle(x - 40, 303, 12);
  circle(x + 40, 303, 12);
  fill(255, 183, 0);
  rect(x, 324, 100, 10);
  rect(x, 344, 100, 10);
  for (let i = 0; i < 10; i++) {
    for (let j = 0; j < 2; j++) {
      strokeWeight(3);
      line(x - 48 + i * 10, 321 + j * 20, x - 43 + i * 10, 327 + j * 20);
      strokeWeight(1);
    }
  }
  stroke(255);
  fill(224, 45, 36);
  rect(x, 334, 40, 28, 5);
  noStroke();
  fill(255);
  textSize(8);
  text("ROAD", x - 11, 329);
  text("BLOCKED", x - 19, 339);
  stroke(0);
}

function sign(x, type) {
  if (type == "forest") {
    rectMode(CORNER);
    stroke(0);
    fill(172, 173, 172);
    rect(x - 5, 299, 10, 100);
    rectMode(CENTER);
    stroke(255);
    fill(50, 168, 82);
    rect(x, 274, 85, 50, 5);
    noStroke();
    textSize(12);
    fill(255);
    text("THIS WAY TO", x - 39, 264);
    text("THE FOREST", x - 38, 279);
    rect(x - 10, 289, 30, 5);
    triangle(x + 5, 284, x + 15, 289, x + 5, 294);
    stroke(0);
  } else if (type == "mountain") {
    rectMode(CORNER);
    stroke(0);
    fill(172, 173, 172);
    rect(x - 5, 299, 10, 100);
    rectMode(CENTER);
    stroke(255);
    fill(116, 168, 252);
    rect(x, 274, 105, 60, 5);
    noStroke();
    textSize(12);
    fill(255);
    text("THIS WAY TO", x - 41, 264);
    text("THE MOUNTAINS", x - 51, 279);
    rect(x - 10, 289, 30, 5);
    triangle(x + 5, 284, x + 15, 289, x + 5, 294);
    stroke(0);
  } else if (type == "stadium") {
    strokeWeight(1);
    rectMode(CORNER);
    stroke(0);
    fill(172, 173, 172);
    rect(x - 5, 299, 10, 100);
    rectMode(CENTER);
    stroke(255);
    fill(235, 52, 128);
    rect(x, 274, 105, 60, 5);
    noStroke();
    textSize(12);
    fill(255);
    text("THIS WAY TO", x - 39, 264);
    text("THE STADIUM", x - 38, 279);
    rect(x - 10, 289, 30, 5);
    triangle(x + 5, 284, x + 15, 289, x + 5, 294);
    stroke(0);
  }
}

function factory(x, type) {
  if (type == "long") {
    rectMode(CORNER);
    fill(105, 105, 105);
    rect(x + 10, 220, 10, 30);
    rect(x + 30, 235, 7, 15);
    rect(x, 250, 100, 50);
    for (let i = 0; i < 4; i++) {
      fill(252, 195, 38);
      rect(x + 10 + i * 22, 260, 10, 10);
    }
  } else if (type == "tall") {
    fill(84, 84, 84);
    rect(x + 10, 200, 10, 25);
    rect(x, 225, 50, 75);
    for (let i = 0; i < 2; i++) {
      fill(252, 195, 38);
      rect(x + 10 + i * 23, 235, 7, 7);
    }
  } else if (type == "big") {
    fill(48, 48, 48);
    beginShape();
    vertex(x, 200);
    vertex(x + 100, 200);
    vertex(x + 100, 230);
    vertex(x + 150, 230);
    vertex(x + 150, 300);
    vertex(x, 300);
    vertex(x, 200);
    endShape();
    rect(x + 10, 180, 10, 20);
    rect(x + 25, 190, 7, 10);
    rect(x + 130, 210, 6, 20);
    for (let i = 0; i < 4; i++) {
      fill(252, 195, 38);
      rect(x + 15 + i * 20, 215, 10, 10);
    }
  }
}

function trash(x) {
  fill(61, 58, 55);
  ellipse(x, 310, 10, 10);
  quad(x - 25, 314, x + 25, 314, x + 20, 374, x - 20, 374);
  line(x - 20, 314, x - 15, 374);
  line(x - 9, 314, x - 6, 374);
  line(x, 314, x, 374);
  line(x + 9, 314, x + 6, 374);
  line(x + 20, 314, x + 15, 374);
  quad(x - 28, 310, x + 28, 310, x + 28, 314, x - 28, 314);
}

function tree(x, z) {
  fill(0);
  rectMode(CORNER);
  stroke(107, 64, 42);
  if (treeTrunkCol[z] == 1) {
    fill(145, 88, 58);
  } else if (treeTrunkCol[z] == 2) {
    fill(130, 70, 38);
  } else if (treeTrunkCol[z] == 3) {
    fill(79, 56, 44);
  } else if (treeTrunkCol[z] == 4) {
    fill(69, 35, 17);
  }
  rect(x, 100 - treeHeight[z], 20, 274 + treeHeight[z]);
  noStroke();
  if (treeLeafCol[z] == 1) {
    fill(59, 133, 52, 200);
  } else if (treeLeafCol[z] == 2) {
    fill(31, 84, 26, 200);
  } else if (treeLeafCol[z] == 3) {
    fill(62, 99, 59, 200);
  }
  ellipse(x + treeRand[z], 100 - treeHeight[z] + treeRand[z], 70, 70);
  ellipse(x + treeRand[z + 1], 120 - treeHeight[z] + treeRand[z + 1], 100, 100);
  ellipse(x + treeRand[z + 2], 110 - treeHeight[z] + treeRand[z + 2], 75, 75);
  ellipse(x + treeRand[z + 3], 80 - treeHeight[z] + treeRand[z + 3], 125, 125);
  ellipse(
    x + treeRand[z + 4],
    200 - treeHeight[z] + treeRand[z + 4] * 2,
    65,
    65
  );
}

function audience(x, y, z) {
  strokeWeight(4);
  stroke(0);
  rectMode(CENTER);
  fill(122, 66, 66);
  rect(x, y + 25, 48, 50, 14);
  fill(189, 189, 189);
  rectMode(CORNER);
  rect(x - 17.5, y + 10 - z, 35, 40 + z, 8);
  circle(x, y - z, 25);
  strokeWeight(1);
}

function drawCloud(x, y, l, w) {
  fill(235, 235, 235, 240);
  noStroke();
  ellipse(x, y, 75, 85);
  ellipse(x - 30, y + 18, l, w);
  ellipse(x + 35, y + 15, l + 10, w + 10);
  ellipse(x + 60, y + 15, l - 10, w - 15);
}

function houseMap(x, y) {
  stroke(20);
  strokeWeight(2);
  fill(51, 26, 0);
  rect(x, y, 60, 58);

  //lining
  //1st
  rect(x, y, 20, 15);
  rect(x + 20, y, 20, 15);
  rect(x + 40, y, 20, 15);
  //2nd
  rect(x, y + 15, 10, 15);
  rect(x + 10, y + 15, 20, 15);
  rect(x + 30, y + 15, 20, 15);
  rect(x + 50, y + 15, 10, 15);
  //3rd
  rect(x, y + 30, 20, 15);
  rect(x + 20, y + 30, 20, 15);
  rect(x + 40, y + 30, 20, 15);
  //4th
  rect(x, y + 45, 10, 15);
  rect(x + 10, y + 45, 20, 15);
  rect(x + 30, y + 45, 20, 15);
  rect(x + 50, y + 45, 10, 15);

  //window
  noStroke();
  fill(179, 224, 255);
  rect(x + 5, y + 10, 20, 20);
  rect(x + 35, y + 10, 20, 20);
  stroke(20);
  line(x + 15, y + 10, x + 15, y + 30);
  line(x + 5, y + 20, x + 25, y + 20);
  line(x + 35, y + 20, x + 55, y + 20);
  line(x + 45, y + 10, x + 45, y + 30);

  //door
  fill(26, 13, 0);
  noStroke();
  rect(x + 20, y + 35, 20, 25);
  fill("yellow");
  circle(x + 35, y + 50, 3);
}

function treeMap(x, y) {
  noStroke();
  fill(77, 38, 0);
  rect(x, y, 20, 50);
  //leaf
  fill(0, 77, 0);
  circle(x + 10, y - 10, 40);
  circle(x - 10, y, 40);
  circle(x + 30, y, 40);
}

function mountain(x, y) {
  fill(92, 92, 138);
  beginShape();
  vertex(x, y);
  vertex(x - 45, y + 70);
  vertex(x + 45, y + 70);
  endShape();
  beginShape();

  beginShape();
  vertex(x + 40, y + 25);
  vertex(x + 5, y + 70);
  vertex(x + 75, y + 70);
  endShape();

  fill(200);
  beginShape();
  vertex(x - 12, y + 20);
  vertex(x, y + 45);
  vertex(x + 28, y + 40);
  vertex(x + 42, y + 53);
  vertex(x + 55, y + 45);
  vertex(x + 40, y + 25);
  vertex(x + 28, y + 40);
  vertex(x, y + 2);
  endShape();
}

function stadHouse(x, y) {
  fill(26, 13, 0);
  rect(x, y, 35, 35);
  fill(77, 51, 0);
  beginShape();
  vertex(x + 17, y - 25);
  vertex(x - 10, y);
  vertex(x + 45, y);
  endShape();
}

function belt(x, y) {
  stroke(84, 57, 3)
  fill(23, 22, 20)
  ellipse(x, y, 26, 20)
  quad(x - 28, y - 5, x - 8, y - 8, x - 8, y + 8, x - 28, y + 5)
  quad(x + 28, y - 5, x + 8, y - 8, x + 8, y + 8, x + 28, y + 5)
  fill(250, 192, 75)
  ellipse(x, y, 20, 18)
  ellipse(x, y, 16.2, 14.58)
}
// ── entity.js
//PLAYER VARIABLES
let direction;
let pX;
let pY;
let lives;
//idle variables
let idleTimer;
//run variables
let runTimer;
let pSpeed;
let runLeft;
let runRight;
//jump variables
let a;
let jump;
let after;
let airtime;
//punch variables
let timerR;
let timerL;
let punchR;
let punchL;
let combo;
let comboTimer;
let punchDiff;
//block variables
let blockTimer;
let block;
let blockTrue = [];
let blockCheck;
// player damaged variables
let damage;
let hit;
let hitInd;
let deduct;
let damageTimer;

//ENEMY VARIABLES
let enemyNum;
let e = [];
let eX = [];
let realEX = [];
let eY = [];
let eColour;
let eDirection = [];
let eSpeed = [];
//enemy damaged variables
let eDamage = [];
let eDeduct = [];
let eHit = [];
let killcount;
let killcountStart = [];
let killcountEnd = [];
//enemy timers
let eIdleTimer = [];
let eRunTimer = [];
let ePunchTimer = [];
let eDamageTimer = [];
//enemy jump variables
let eA = [];
let eJump = [];
let eAfter = [];
let eAirtime = [];
//enemy fight variables
let eFighting = [];
let eFightingCheck;

function Entity(x, y) {
  this.player = function () {
    let pdx = 200 - pX;
    pX += pdx * 0.05;
    rectMode(CENTER);
    stroke(0);
    noFill();
    rect(pX, pY - 20, 50, 3);
    noStroke();
    fill(0, 255, 0);
    quad(
      pX - 25,
      pY - 21.5,
      pX + 25 - deduct,
      pY - 21.5,
      pX + 25 - deduct,
      pY - 18.5,
      pX - 25,
      pY - 18.5
    );
    if (eDeduct[50] < 50) {
      if (stage[4] && !part[4]) {
        stroke(1);
        if (!jump && !keyIsDown(16)) {
          if (idleTimer <= 15) {
            idleTimer++;
            pIdle1(pX, pY, direction, "red", hit);
          } else if (idleTimer > 15 && idleTimer <= 30) {
            idleTimer++;
            pIdle2(pX, pY, direction, "red", hit);
          } else if (idleTimer > 30 && idleTimer <= 45) {
            idleTimer++;
            pIdle3(pX, pY, direction, "red", hit);
          } else {
            idleTimer = 0;
            pIdle1(pX, pY, direction, "red", hit);
          }
        }
      } else {
        stroke(0);
        if (!punchR && !punchL) {
          if (
            (keyIsDown(87) || keyIsDown(38)) &&
            airtime < 10 &&
            after == false
          ) {
            jump = true;
            airtime++;
            pY -= 8;
            pJump(pX, pY, direction, "red", hit);
          } else if (jump == true && pY <= 300) {
            after = true;
            a++;
            pY += a;
            pJump(pX, pY, direction, "red", hit);
          } else {
            jump = false;
            after = false;
            fall = false;
            a = -10;
            airtime = 0;
            if (platCheck) {
              pY = 300;
            }
          }
          if (
            ((keyIsDown(65) || keyIsDown(37)) &&
              !keyIsDown(68) &&
              !keyIsDown(39)) ||
            ((keyIsDown(68) || keyIsDown(39)) &&
              !keyIsDown(65) &&
              !keyIsDown(37))
          ) {
            if (keyIsDown(65) || keyIsDown(37)) {
              if (!block) {
                if (pX > boundary1) {
                  pX -= pSpeed;
                  spotlightX += pSpeed;
                  spotlightX2 += pSpeed;
                  spotlightX3 += pSpeed;
                  realOrigin += pSpeed;
                  realBoundary1 += pSpeed;
                  realBoundary2 += pSpeed;
                  realHouseX += pSpeed;
                  realTrashX += pSpeed;
                  realPavementX += pSpeed;
                  realSmokeX += pSpeed;
                  realLaunchX[0] += pSpeed;
                  for (let i = 0; i < platNum; i++) {
                    realPlatX[i] += pSpeed;
                  }
                  for (let i = 0; i < medX.length; i++) {
                    realMedX[i] += pSpeed;
                  }
                  for (let i = 0; i < appleX.length; i++) {
                    realAppleX[i] += pSpeed;
                  }
                } else {
                  fill(random(255), random(255), random(255));
                  textSize(20);
                  if (!stage[4]) {
                    text("WRONG WAY!", 200, 140);
                  }
                }
              }
              direction = "left";
              if (!jump && !block) {
                if (runTimer <= 5) {
                  runTimer++;
                  pRun1(pX, pY, direction, "red", hit);
                } else if (runTimer > 5 && runTimer <= 10) {
                  runTimer++;
                  pRun2(pX, pY, direction, "red", hit);
                } else if (runTimer > 10 && runTimer <= 15) {
                  runTimer++;
                  pRun3(pX, pY, direction, "red", hit);
                } else if (runTimer > 15 && runTimer <= 20) {
                  runTimer++;
                  pRun4(pX, pY, direction, "red", hit);
                } else if (runTimer > 20 && runTimer <= 25) {
                  runTimer++;
                  pRun5(pX, pY, direction, "red", hit);
                } else if (runTimer > 25 && runTimer <= 30) {
                  runTimer++;
                  pRun6(pX, pY, direction, "red", hit);
                } else if (runTimer > 30 && runTimer <= 35) {
                  runTimer++;
                  pRun7(pX, pY, direction, "red", hit);
                } else if (runTimer > 35 && runTimer < 40) {
                  runTimer++;
                  pRun8(pX, pY, direction, "red", hit);
                } else {
                  runTimer = 0;
                  pRun8(pX, pY, direction, "red", hit);
                }
              }
            }
            if (keyIsDown(68) || keyIsDown(39)) {
              if (!block) {
                if (pX < boundary2) {
                  pX += pSpeed;
                  spotlightX -= pSpeed;
                  spotlightX2 -= pSpeed;
                  spotlightX3 -= pSpeed;
                  realOrigin -= pSpeed;
                  realBoundary1 -= pSpeed;
                  realBoundary2 -= pSpeed;
                  realHouseX -= pSpeed;
                  realTrashX -= pSpeed;
                  realPavementX -= pSpeed;
                  realSmokeX -= pSpeed;
                  realLaunchX[0] -= pSpeed;
                  for (let i = 0; i < platNum; i++) {
                    realPlatX[i] -= pSpeed;
                  }
                  for (let i = 0; i < medX.length; i++) {
                    realMedX[i] -= pSpeed;
                  }
                  for (let i = 0; i < appleX.length; i++) {
                    realAppleX[i] -= pSpeed;
                  }
                } else {
                  fill(random(255), random(255), random(255));
                  textSize(20);
                  if (
                    (stage[0] && !part[2]) ||
                    (stage[1] && !part[3]) ||
                    (stage[2] && !part[3]) ||
                    (stage[3] && !part[2])
                  ) {
                    text("DEFEAT ALL ENEMIES FIRST!", 100, 140);
                  } else {
                    if (stage[0]) {
                      transition[0] = true;
                    }
                    if (stage[1]) {
                      transition[1] = true;
                    }
                    if (stage[2]) {
                      transition[2] = true;
                    }
                    if (stage[3]) {
                      transition[3] = true;
                    }
                  }
                }
              }
              direction = "right";
              if (!jump && !block) {
                if (runTimer <= 5) {
                  runTimer++;
                  pRun1(pX, pY, direction, "red", hit);
                } else if (runTimer > 5 && runTimer <= 10) {
                  runTimer++;
                  pRun2(pX, pY, direction, "red", hit);
                } else if (runTimer > 10 && runTimer <= 15) {
                  runTimer++;
                  pRun3(pX, pY, direction, "red", hit);
                } else if (runTimer > 15 && runTimer <= 20) {
                  runTimer++;
                  pRun4(pX, pY, direction, "red", hit);
                } else if (runTimer > 20 && runTimer <= 25) {
                  runTimer++;
                  pRun5(pX, pY, direction, "red", hit);
                } else if (runTimer > 25 && runTimer <= 30) {
                  runTimer++;
                  pRun6(pX, pY, direction, "red", hit);
                } else if (runTimer > 30 && runTimer <= 35) {
                  runTimer++;
                  pRun7(pX, pY, direction, "red", hit);
                } else if (runTimer > 35 && runTimer < 40) {
                  runTimer++;
                  pRun8(pX, pY, direction, "red", hit);
                } else {
                  runTimer = 0;
                  pRun8(pX, pY, direction, "red", hit);
                }
              }
            }
          } else {
            runTimer = 0;

            if (!jump && !keyIsDown(16)) {
              if (idleTimer <= 15) {
                idleTimer++;
                pIdle1(pX, pY, direction, "red", hit);
              } else if (idleTimer > 15 && idleTimer <= 30) {
                idleTimer++;
                pIdle2(pX, pY, direction, "red", hit);
              } else if (idleTimer > 30 && idleTimer <= 45) {
                idleTimer++;
                pIdle3(pX, pY, direction, "red", hit);
              } else {
                idleTimer = 0;
                pIdle1(pX, pY, direction, "red", hit);
              }
            }
          }
        } else if (punchR && !combo) {
          if (jump) {
            if (keyIsDown(65) || keyIsDown(37)) {
              if (pX > boundary1) {
                pX -= pSpeed;
                spotlightX += pSpeed;
                spotlightX2 += pSpeed;
                spotlightX3 += pSpeed;
                realOrigin += pSpeed;
                realBoundary1 += pSpeed;
                realBoundary2 += pSpeed;
                realHouseX += pSpeed;
                realTrashX += pSpeed;
                realPavementX += pSpeed;
                realSmokeX += pSpeed;
                realLaunchX[0] += pSpeed;
                for (let i = 0; i < platNum; i++) {
                  realPlatX[i] += pSpeed;
                }
                for (let i = 0; i < medX.length; i++) {
                  realMedX[i] += pSpeed;
                }
                for (let i = 0; i < appleX.length; i++) {
                  realAppleX[i] += pSpeed;
                }
              }
            }
          }
          if (keyIsDown(68) || keyIsDown(39)) {
            if (jump) {
              if (pX < boundary2) {
                pX += pSpeed;
                spotlightX -= pSpeed;
                spotlightX2 -= pSpeed;
                spotlightX3 -= pSpeed;
                realOrigin -= pSpeed;
                realBoundary1 -= pSpeed;
                realBoundary2 -= pSpeed;
                realHouseX -= pSpeed;
                realTrashX -= pSpeed;
                realPavementX -= pSpeed;
                realSmokeX -= pSpeed;
                realLaunchX[0] -= pSpeed;
                for (let i = 0; i < platNum; i++) {
                  realPlatX[i] -= pSpeed;
                }
                for (let i = 0; i < medX.length; i++) {
                  realMedX[i] -= pSpeed;
                }
                for (let i = 0; i < appleX.length; i++) {
                  realAppleX[i] -= pSpeed;
                }
              }
            }
          }
          if (timerR <= 7 - punchDiff) {
            timerR++;
            pRightPunch1(pX, pY, direction, "red", hit);
            if (jump == true && airtime < 10 && after == false) {
              airtime++;
              pY -= 8;
            } else if (jump == true && pY <= 300) {
              after = true;
              a++;
              pY += a;
            } else {
              jump = false;
              after = false;
              a = -10;
              airtime = 0;
              if (platCheck) {
                pY = 300;
              }
            }
          } else if (timerR > 7 - punchDiff && timerR <= 10 - punchDiff) {
            timerR++;
            pRightPunch2(pX, pY, direction, "red", hit);
            if (jump == true && airtime < 10 && after == false) {
              airtime++;
              pY -= 8;
            } else if (jump == true && pY <= 300) {
              after = true;
              a++;
              pY += a;
            } else {
              jump = false;
              after = false;
              a = -10;
              airtime = 0;
              if (platCheck) {
                pY = 300;
              }
            }
          } else if (timerR > 10 - punchDiff && timerR <= 20 - punchDiff) {
            timerR++;
            pRightPunch3(pX, pY, direction, "red", hit);
            if (jump == true && airtime < 10 && after == false) {
              airtime++;
              pY -= 8;
            } else if (jump == true && pY <= 300) {
              after = true;
              a++;
              pY += a;
            } else {
              jump = false;
              after = false;
              a = -10;
              airtime = 0;
              if (platCheck) {
                pY = 300;
              }
            }
            for (let i = 0; i < enemyNum; i++) {
              if (
                direction == "left" &&
                dist(pX - 39, 0, eX[i], 0) < 21 &&
                dist(0, pY + 10, 0, eY[i]) < 21
              ) {
                eDamage[i] = true;
                eHit[i] = true;
              } else if (
                direction != "left" &&
                dist(pX + 39, 0, eX[i], 0) < 21 &&
                dist(0, pY + 10, 0, eY[i]) < 21
              ) {
                eDamage[i] = true;
                eHit[i] = true;
              }
            }
          } else {
            timerR = 0;
            punchR = false;
            combo = true;
            pRightPunch3(pX, pY, direction, "red", hit);
            if (jump == true && airtime < 10 && after == false) {
              airtime++;
              pY -= 8;
            } else if (jump == true && pY <= 300) {
              after = true;
              a++;
              pY += a;
            } else {
              jump = false;
              after = false;
              a = -10;
              airtime = 0;
              if (platCheck) {
                pY = 300;
              }
            }
          }
        } else if (!punchL) {
          pIdle1(pX, pY, direction, "red", hit);
          if (jump == true && airtime < 10 && after == false) {
            airtime++;
            pY -= 8;
          } else if (jump == true && pY <= 300) {
            after = true;
            a++;
            pY += a;
          } else {
            jump = false;
            after = false;
            a = -10;
            airtime = 0;
            if (platCheck) {
              pY = 300;
            }
          }
          if (
            ((keyIsDown(65) || keyIsDown(37)) &&
              !keyIsDown(68) &&
              !keyIsDown(39)) ||
            ((keyIsDown(68) || keyIsDown(39)) &&
              !keyIsDown(65) &&
              !keyIsDown(37))
          ) {
            if ((keyIsDown(65) || keyIsDown(37)) && jump) {
              if (!block) {
                if (pX > boundary1) {
                  pX -= pSpeed;
                  spotlightX += pSpeed;
                  spotlightX2 += pSpeed;
                  spotlightX3 += pSpeed;
                  realOrigin += pSpeed;
                  realBoundary1 += pSpeed;
                  realBoundary2 += pSpeed;
                  realHouseX += pSpeed;
                  realTrashX += pSpeed;
                  realPavementX += pSpeed;
                  realSmokeX += pSpeed;
                  realLaunchX[0] += pSpeed;
                  for (let i = 0; i < platNum; i++) {
                    realPlatX[i] += pSpeed;
                  }
                  for (let i = 0; i < medX.length; i++) {
                    realMedX[i] += pSpeed;
                  }
                  for (let i = 0; i < appleX.length; i++) {
                    realAppleX[i] += pSpeed;
                  }
                } else {
                  fill(random(255), random(255), random(255));
                  textSize(20);
                  if (!stage[4]) {
                    text("WRONG WAY!", 200, 140);
                  }
                }
              }
              direction = "left";
            }
            if ((keyIsDown(68) || keyIsDown(39)) && jump) {
              if (!block) {
                if (pX < boundary2) {
                  pX += pSpeed;
                  spotlightX -= pSpeed;
                  spotlightX2 -= pSpeed;
                  spotlightX3 -= pSpeed;
                  realOrigin -= pSpeed;
                  realBoundary1 -= pSpeed;
                  realBoundary2 -= pSpeed;
                  realHouseX -= pSpeed;
                  realTrashX -= pSpeed;
                  realPavementX -= pSpeed;
                  realSmokeX -= pSpeed;
                  realLaunchX[0] -= pSpeed;
                  for (let i = 0; i < platNum; i++) {
                    realPlatX[i] -= pSpeed;
                  }
                  for (let i = 0; i < medX.length; i++) {
                    realMedX[i] -= pSpeed;
                  }
                  for (let i = 0; i < appleX.length; i++) {
                    realAppleX[i] -= pSpeed;
                  }
                } else {
                  fill(random(255), random(255), random(255));
                  textSize(20);
                  if (
                    (stage[0] && !part[2]) ||
                    (stage[1] && !part[3]) ||
                    (stage[2] && !part[3]) ||
                    (stage[3] && !part[2])
                  ) {
                    text("DEFEAT ALL ENEMIES FIRST!", 100, 140);
                  } else {
                    if (stage[0]) {
                      transition[0] = true;
                    }
                    if (stage[1]) {
                      transition[1] = true;
                    }
                    if (stage[2]) {
                      transition[2] = true;
                    }
                    if (stage[3]) {
                      transition[3] = true;
                    }
                  }
                }
              }
              direction = "right";
            }
          }
        }
        if (!punchL && punchR) {
          if (combo) {
            comboTimer++;
          }
          if (comboTimer > 10) {
            combo = false;
            comboTimer = 0;
          }
        }
        if (punchL && combo) {
          if (jump) {
            if (keyIsDown(65) || keyIsDown(37)) {
              if (pX > boundary1) {
                pX -= pSpeed;
                spotlightX += pSpeed;
                spotlightX2 += pSpeed;
                spotlightX3 += pSpeed;
                realOrigin += pSpeed;
                realBoundary1 += pSpeed;
                realBoundary2 += pSpeed;
                realHouseX += pSpeed;
                realTrashX += pSpeed;
                realPavementX += pSpeed;
                realSmokeX += pSpeed;
                realLaunchX[0] += pSpeed;
                for (let i = 0; i < platNum; i++) {
                  realPlatX[i] += pSpeed;
                }
                for (let i = 0; i < medX.length; i++) {
                  realMedX[i] += pSpeed;
                }
                for (let i = 0; i < appleX.length; i++) {
                  realAppleX[i] += pSpeed;
                }
              }
            }
            if (keyIsDown(68) || keyIsDown(39)) {
              if (pX < boundary2) {
                pX += pSpeed;
                spotlightX -= pSpeed;
                spotlightX2 -= pSpeed;
                spotlightX3 -= pSpeed;
                realOrigin -= pSpeed;
                realBoundary1 -= pSpeed;
                realBoundary2 -= pSpeed;
                realHouseX -= pSpeed;
                realTrashX -= pSpeed;
                realPavementX -= pSpeed;
                realSmokeX -= pSpeed;
                realLaunchX[0] -= pSpeed;
                for (let i = 0; i < platNum; i++) {
                  realPlatX[i] -= pSpeed;
                }
                for (let i = 0; i < medX.length; i++) {
                  realMedX[i] -= pSpeed;
                }
                for (let i = 0; i < appleX.length; i++) {
                  realAppleX[i] -= pSpeed;
                }
              }
            }
          }
          if (timerL <= 7 - punchDiff) {
            timerL++;
            pLeftPunch1(pX, pY, direction, "red", hit);
            if (jump == true && airtime < 10 && after == false) {
              airtime++;
              pY -= 8;
            } else if (jump == true && pY <= 300) {
              after = true;
              a++;
              pY += a;
            } else {
              jump = false;
              after = false;
              a = -10;
              airtime = 0;
              if (platCheck) {
                pY = 300;
              }
            }
          } else if (timerL > 7 - punchDiff && timerL <= 10 - punchDiff) {
            timerL++;
            pLeftPunch2(pX, pY, direction, "red", hit);
            if (jump == true && airtime < 10 && after == false) {
              airtime++;
              pY -= 8;
            } else if (jump == true && pY <= 300) {
              after = true;
              a++;
              pY += a;
            } else {
              jump = false;
              after = false;
              a = -10;
              airtime = 0;
              if (platCheck) {
                pY = 300;
              }
            }
          } else if (timerL > 10 - punchDiff && timerL <= 20 - punchDiff) {
            timerL++;
            pLeftPunch3(pX, pY, direction, "red", hit);
            if (jump == true && airtime < 10 && after == false && !fall) {
              airtime++;
              pY -= 8;
            } else if (jump == true && pY <= 300) {
              after = true;
              a++;
              pY += a;
            } else {
              jump = false;
              after = false;
              a = -10;
              airtime = 0;
              if (platCheck) {
                pY = 300;
              }
            }
            for (let i = 0; i < enemyNum; i++) {
              if (
                direction == "left" &&
                dist(pX - 34, 0, eX[i], 0) < 21 &&
                dist(0, pY + 7, 0, eY[i]) < 21
              ) {
                eDamage[i] = true;
                eHit[i] = true;
              } else if (
                direction != "left" &&
                dist(pX + 34, 0, eX[i], 0) < 21 &&
                dist(0, pY + 7, 0, eY[i]) < 21
              ) {
                eDamage[i] = true;
                eHit[i] = true;
              }
            }
          } else {
            timerL = 0;
            punchL = false;
            combo = false;
            pLeftPunch3(pX, pY, direction, "red", hit);
            if (jump == true && airtime < 10 && after == false) {
              airtime++;
              pY -= 8;
            } else if (jump == true && pY <= 300) {
              after = true;
              a++;
              pY += a;
            } else {
              jump = false;
              after = false;
              a = -10;
              airtime = 0;
              if (platCheck) {
                pY = 300;
              }
            }
          }
        }
        if (!jump && !punchL && !punchR && keyIsDown(16)) {
          block = true;
          if (blockTimer < 30) {
            blockTimer++;
            pBlock1(pX, pY, direction, "red", hit);
          } else if (blockTimer >= 30 && blockTimer < 60) {
            blockTimer++;
            pBlock2(pX, pY, direction, "red", hit);
          } else {
            blockTimer = 0;
            pBlock2(pX, pY, direction, "red", hit);
          }
        } else if (block) {
          block = false;
          pBlock1(pX, pY, direction, "red", hit);
        }
      }
    }
  };

  this.enemy = function (z) {
    if (z == 50 && (part[0] || part[1] || part[2] || part[3])) {
      direction = "right"
      eColour = "slateblue";
      if (idleTimer <= 15) {
        idleTimer++;
        pIdle1(eX[z], eY[z], "left", "slateblue", hit, angry);
      } else if (idleTimer > 15 && idleTimer <= 30) {
        idleTimer++;
        pIdle2(eX[z], eY[z], "left", "slateblue", hit, angry);
      } else if (idleTimer > 30 && idleTimer <= 45) {
        idleTimer++;
        pIdle3(eX[z], eY[z], "left", "slateblue", hit, angry);
      } else {
        idleTimer = 0;
        pIdle1(eX[z], eY[z], "left", "slateblue", hit, angry);
      }
      if (part[0]) {
        fill(255);
        triangle(360, 280, 380, 280, 385, 290);
        rectMode(CENTER);
        rect(355, 260, 75, 40, 10);
        let currentString = speach[0].substring(0, speachChar);
        fill(0);
        noStroke();
        textSize(35);
        text(currentString, 338, 265);
        speachChar += 0.02;
      }
      if (part[1]) {
        fill(255);
        triangle(360, 280, 380, 280, 385, 290);
        rectMode(CENTER);
        rect(330, 255, 140, 50, 10);
        let currentString = speach[1].substring(0, speachChar);
        fill(0);
        noStroke();
        textSize(11);
        text(currentString, 265, 250);
        speachChar += 0.5;
      }
      if (part[2]) {
        fill(255);
        triangle(360, 280, 380, 280, 385, 290);
        rectMode(CENTER);
        rect(330, 255, 140, 50, 10);
        let currentString = speach[2].substring(0, speachChar);
        fill(0);
        noStroke();
        textSize(12);
        text(currentString, 270, 250);
        speachChar += 0.5;
      }
      if (part[3]) {
        apple.display(2);
        appleY[2] += appleAccel;
        appleAccel += 0.35;
        if (appleY[2] > 300) {
          part[3] = false;
          part[4] = true;
          bossDiff = 6.5;
        }
      }
    } else {
      if (
        (eFighting.every((val) => val === true) &&
          blockTrue.every((val) => val === true)) ||
        (eFighting[z] && blockTrue[z])
      ) {
        blockCheck = true;
      } else if (
        blockTrue.every((val) => val === false) ||
        (eFighting[z] && !blockTrue[z])
      ) {
        blockCheck = false;
      }
      let edx = realEX[z] - eX[z];
      eX[z] += edx * 0.05;
      if (eDeduct[z] < 50) {
        if (appleY[2] > 300) {
          noStroke();
          aura(eX[z], eY[z] + 30);
          circle(eX[z], eY[z] + 30, 100);
          stroke(0);
          let bossHealth = map(eDeduct[z], 0, 50, 0, 500);
          rectMode(CENTER);
          stroke(255);
          strokeWeight(4);
          rect(300 + bossShake, 50 + bossShake, 500, 20);
          fill(0, 255, 0);
          noStroke();
          quad(
            50 + bossShake,
            40 + bossShake,
            550 + bossShake - bossHealth,
            40 + bossShake,
            550 + bossShake - bossHealth,
            60 + bossShake,
            50 + bossShake,
            60 + bossShake
          );
          stroke(0);
          strokeWeight(1);
          if (bossHit) {
            if (bossShakeTimer < 15) {
              bossShakeTimer++;
              bossShake = random(-5, 5);
            } else {
              bossHit = false;
              bossShakeTimer = 0;
            }
          }
          appleTimer++;
          if (appleTimer > 100) {
            apple.display(3);
            appleFade[3] -= 1;
            if (appleFade[3] <= 0) {
              disappear[3] = true;
            }
            if (disappear[3]) {
              appleX[3] = random(-220, 820);
              appleY[3] = random(200, 300);
              disappear[3] = false;
              appleFade[3] = 255;
            }
            if (!buff[3]) {
              usedApple[3] = false;
            }
          }
          if (appleTimer > 200) {
            apple.display(4);
            appleFade[4] -= 1;
            if (appleFade[4] <= 0) {
              disappear[4] = true;
            }
            if (disappear[4]) {
              appleX[4] = random(-220, 820);
              appleY[4] = random(200, 300);
              disappear[4] = false;
              appleFade[4] = 255;
            }
            if (!buff[4]) {
              usedApple[4] = false;
            }
          }
          if (appleTimer > 300) {
            apple.display(5);
            appleFade[5] -= 1;
            if (appleFade[5] <= 0) {
              disappear[5] = true;
            }
            if (disappear[5]) {
              appleX[5] = random(-220, 820);
              appleY[5] = random(200, 300);
              disappear[5] = false;
              appleFade[5] = 255;
            }
            if (!buff[5]) {
              usedApple[5] = false;
            }
          }
        }
        if (eHit[z]) {
          rectMode(CENTER);
          stroke(0);
          noFill();
          rect(eX[z], eY[z] - 20, 50, 3);
          noStroke();
          fill(0, 255, 0);
          quad(
            eX[z] - 25,
            eY[z] - 21.5,
            eX[z] + 25 - eDeduct[z],
            eY[z] - 21.5,
            eX[z] + 25 - eDeduct[z],
            eY[z] - 18.5,
            eX[z] - 25,
            eY[z] - 18.5
          );
          stroke(0);
        }
        if (!eDamage[z]) {
          if (eX[z] < pX - 55) {
            eX[z] += eSpeed[z];
            realEX[z] += eSpeed[z];
            ePunchTimer[z] = 0;
            eFighting[z] = false;
            eDirection[z] = "right";
            if (eRunTimer[z] <= 5) {
              eRunTimer[z]++;
              pRun1(eX[z], eY[z], eDirection[z], eColour, false, angry);
            } else if (eRunTimer[z] > 5 && eRunTimer[z] <= 10) {
              eRunTimer[z]++;
              pRun2(eX[z], eY[z], eDirection[z], eColour, false, angry);
            } else if (eRunTimer[z] > 10 && eRunTimer[z] <= 15) {
              eRunTimer[z]++;
              pRun3(eX[z], eY[z], eDirection[z], eColour, false, angry);
            } else if (eRunTimer[z] > 15 && eRunTimer[z] <= 20) {
              eRunTimer[z]++;
              pRun4(eX[z], eY[z], eDirection[z], eColour, false, angry);
            } else if (eRunTimer[z] > 20 && eRunTimer[z] <= 25) {
              eRunTimer[z]++;
              pRun5(eX[z], eY[z], eDirection[z], eColour, false, angry);
            } else if (eRunTimer[z] > 25 && eRunTimer[z] <= 30) {
              eRunTimer[z]++;
              pRun6(eX[z], eY[z], eDirection[z], eColour, false, angry);
            } else if (eRunTimer[z] > 30 && eRunTimer[z] <= 35) {
              eRunTimer[z]++;
              pRun7(eX[z], eY[z], eDirection[z], eColour, false, angry);
            } else if (eRunTimer[z] > 35 && eRunTimer[z] < 40) {
              eRunTimer[z]++;
              pRun8(eX[z], eY[z], eDirection[z], eColour, false, angry);
            } else {
              eRunTimer[z] = 0;
              pRun8(eX[z], eY[z], eDirection[z], eColour, false, angry);
            }
          } else if (eX[z] > pX + 55) {
            eX[z] -= eSpeed[z];
            realEX[z] -= eSpeed[z];
            ePunchTimer[z] = 0;
            eFighting[z] = false;

            eDirection[z] = "left";
            if (eRunTimer[z] <= 5) {
              eRunTimer[z]++;
              pRun1(eX[z], eY[z], eDirection[z], eColour, false, angry);
            } else if (eRunTimer[z] > 5 && eRunTimer[z] <= 10) {
              eRunTimer[z]++;
              pRun2(eX[z], eY[z], eDirection[z], eColour, false, angry);
            } else if (eRunTimer[z] > 10 && eRunTimer[z] <= 15) {
              eRunTimer[z]++;
              pRun3(eX[z], eY[z], eDirection[z], eColour, false, angry);
            } else if (eRunTimer[z] > 15 && eRunTimer[z] <= 20) {
              eRunTimer[z]++;
              pRun4(eX[z], eY[z], eDirection[z], eColour, false, angry);
            } else if (eRunTimer[z] > 20 && eRunTimer[z] <= 25) {
              eRunTimer[z]++;
              pRun5(eX[z], eY[z], eDirection[z], eColour, false, angry);
            } else if (eRunTimer[z] > 25 && eRunTimer[z] <= 30) {
              eRunTimer[z]++;
              pRun6(eX[z], eY[z], eDirection[z], eColour, false, angry);
            } else if (eRunTimer[z] > 30 && eRunTimer[z] <= 35) {
              eRunTimer[z]++;
              pRun7(eX[z], eY[z], eDirection[z], eColour, false, angry);
            } else if (eRunTimer[z] > 35 && eRunTimer[z] < 40) {
              eRunTimer[z]++;
              pRun8(eX[z], eY[z], eDirection[z], eColour, false, angry);
            } else {
              eRunTimer[z] = 0;
              pRun8(eX[z], eY[z], eDirection[z], eColour, false, angry);
            }
          } else if (eY[z] > pY) {
            eJump[z] = true;
            pJump(eX[z], eY[z], eDirection[z], eColour, false, angry);
          } else if (eX[z] >= pX) {
            eDirection[z] = "left";
            eFighting[z] = true;
            if (ePunchTimer[z] < 7 - bossDiff) {
              ePunchTimer[z]++;
              pRightPunch1(eX[z], eY[z], eDirection[z], eColour, false, angry);
            } else if (
              ePunchTimer[z] >= 7 - bossDiff &&
              ePunchTimer[z] < 10 - bossDiff
            ) {
              ePunchTimer[z]++;
              pRightPunch2(eX[z], eY[z], eDirection[z], eColour, false, angry);
            } else if (
              ePunchTimer[z] >= 10 - bossDiff &&
              ePunchTimer[z] < 20 - bossDiff
            ) {
              ePunchTimer[z]++;
              pRightPunch3(eX[z], eY[z], eDirection[z], eColour, false, angry);
              if (
                dist(eX[z] - 39, 0, pX, 0) < 21 &&
                dist(0, eY[z] + 10, 0, pY) < 21 &&
                !hit
              ) {
                damage = true;
                if (block && direction != "left") {
                  blockTrue[z] = true;
                } else {
                  blockTrue[z] = false;
                }
              }
            } else if (
              ePunchTimer[z] >= 20 - bossDiff &&
              ePunchTimer[z] < 27 - bossDiff
            ) {
              ePunchTimer[z]++;
              pLeftPunch1(eX[z], eY[z], eDirection[z], eColour, false, angry);
            } else if (
              ePunchTimer[z] >= 27 - bossDiff &&
              ePunchTimer[z] < 30 - bossDiff
            ) {
              ePunchTimer[z]++;
              pLeftPunch2(eX[z], eY[z], eDirection[z], eColour, false, angry);
            } else if (
              ePunchTimer[z] >= 30 - bossDiff &&
              ePunchTimer[z] < 40 - bossDiff
            ) {
              ePunchTimer[z]++;
              pLeftPunch3(eX[z], eY[z], eDirection[z], eColour, false, angry);
              if (
                dist(eX[z] - 34, 0, pX, 0) < 21 &&
                dist(0, eY[z] + 7, 0, pY) < 21 &&
                !hit
              ) {
                damage = true;
                if (block && direction != "left") {
                  blockTrue[z] = true;
                } else {
                  blockTrue[z] = false;
                }
              }
            } else {
              ePunchTimer[z] = 0;
              pLeftPunch3(eX[z], eY[z], eDirection[z], eColour, false, angry);
            }
          } else if (eX[z] < pX) {
            eDirection[z] = "right";
            eFighting[z] = true;
            if (ePunchTimer[z] < 7 - bossDiff) {
              ePunchTimer[z]++;
              pRightPunch1(eX[z], eY[z], eDirection[z], eColour, false, angry);
            } else if (
              ePunchTimer[z] >= 7 - bossDiff &&
              ePunchTimer[z] < 10 - bossDiff
            ) {
              ePunchTimer[z]++;
              pRightPunch2(eX[z], eY[z], eDirection[z], eColour, false, angry);
            } else if (
              ePunchTimer[z] >= 10 - bossDiff &&
              ePunchTimer[z] < 20 - bossDiff
            ) {
              ePunchTimer[z]++;
              pRightPunch3(eX[z], eY[z], eDirection[z], eColour, false, angry);
              if (
                dist(eX[z] + 39, 0, pX, 0) < 21 &&
                dist(0, eY[z] + 10, 0, pY) < 21 &&
                !hit
              ) {
                damage = true;
                if (block && direction == "left") {
                  blockTrue[z] = true;
                } else {
                  blockTrue[z] = false;
                }
              }
            } else if (
              ePunchTimer[z] >= 20 - bossDiff &&
              ePunchTimer[z] < 27 - bossDiff
            ) {
              ePunchTimer[z]++;
              pLeftPunch1(eX[z], eY[z], eDirection[z], eColour, false, angry);
            } else if (
              ePunchTimer[z] >= 27 - bossDiff &&
              ePunchTimer[z] < 30 - bossDiff
            ) {
              ePunchTimer[z]++;
              pLeftPunch2(eX[z], eY[z], eDirection[z], eColour, false, angry);
            } else if (
              ePunchTimer[z] >= 30 - bossDiff &&
              ePunchTimer[z] < 40 - bossDiff
            ) {
              ePunchTimer[z]++;
              pLeftPunch3(eX[z], eY[z], eDirection[z], eColour, false, angry);
              if (
                dist(eX[z] + 34, 0, pX, 0) < 21 &&
                dist(0, eY[z] + 7, 0, pY) < 21 &&
                !hit
              ) {
                damage = true;
                if (block && direction == "left") {
                  blockTrue[z] = true;
                } else {
                  blockTrue[z] = false;
                }
              }
            } else {
              ePunchTimer[z] = 0;
              pLeftPunch3(eX[z], eY[z], eDirection[z], eColour, false, angry);
            }
          }
          if (eJump[z] && eAirtime[z] < 10 && eAfter[z] == false && !eFall[z]) {
            eAirtime[z]++;
            eY[z] -= 8;
          } else if (eJump[z] && eY[z] <= 300) {
            eAfter[z] = true;
            eA[z]++;
            eY[z] += eA[z];
          } else {
            eJump[z] = false;
            eAfter[z] = false;
            eA[z] = -10;
            eAirtime[z] = 0;
            eY[z] = 300;
            eFall[z] = false;
          }
        } else {
          ePunchTimer[z] = 0;
          pIdle1(eX[z], eY[z], eDirection[z], eColour, false, angry);
          if (eDamageTimer[z] < 12) {
            eDamageTimer[z]++;
          } else {
            if (eDirection[z] == "left") {
              eX[z] += 8;
              realEX[z] += 8;
              if (z != 50) {
                eDeduct[z] += 10;
              } else {
                eDeduct[z] += 2;
              }
            } else {
              eX[z] -= 8;
              realEX[z] -= 8;
              if (z != 50) {
                eDeduct[z] += 10;
              } else {
                eDeduct[z] += 2;
              }
            }
            if (z == 50) {
              bossHit = true;
            }
            eDamageTimer[z] = 0;
            eDamage[z] = false;
            pIdle1(eX[z], eY[z], eDirection[z], "red", true);
          }
        }
        if (
          (keyIsDown(65) || keyIsDown(37)) &&
          (((punchL || punchR) && jump) || (!punchL && !punchR)) &&
          !block &&
          pX > boundary1 &&
          !keyIsDown(68) &&
          !keyIsDown(39)
        ) {
          realEX[z] += pSpeed;
        }
        if (
          (keyIsDown(68) || keyIsDown(39)) &&
          (((punchL || punchR) && jump) || (!punchL && !punchR)) &&
          !block &&
          pX < boundary2 &&
          !keyIsDown(65) &&
          !keyIsDown(37)
        ) {
          realEX[z] -= pSpeed;
        }
        if (damage && damageTimer < 10) {
          damageTimer++;
          hitInd = true;
          if (!blockCheck) {
            hit = true;
          }
        } else if (hitInd) {
          if (!blockTrue[z]) {
            if (z == 50) {
              deduct += 5;
            } else if (z == 0 || z == 1) {
              deduct += 0.25;
            } else {
              deduct += 1;
            }
          } else {
            if (z == 50) {
              deduct += 1;
            } else {
              deduct += 0.25;
            }
          }
          damage = false;
          hitInd = false;
          damageTimer = 0;
          hit = false;
        }
      } else if (!killcountEnd[z]) {
        blockTrue.splice(z, 1);
        killcountStart[z] = true;
      }
      if (killcountStart[z]) {
        killcount += 1;
        killcountEnd[z] = true;
        killcountStart[z] = false;
      }
    }
  };
}

function keyPressed() {
  if (keyCode == 32 && !punchL) {
    punchR = true;
  }
  if (keyCode == 32 && timerR > 10 - punchDiff && timerR <= 20 - punchDiff) {
    punchL = true;
  }
}

function pRun1(x, y, direction, colour, hit, boss) {
  let hitColour;
  if (hit) {
    hitColour = "red";
  } else {
    hitColour = "white";
  }
  if (direction == "left") {
    //RIGHT ARM
    fill(hitColour);
    //right upper arm
    quad(x - 7.5, y + 18, x - 22.5, y + 18, x - 24, y + 31, x - 12, y + 31);
    //right shoulder
    arc(x - 15, y + 19, 15, 15, radians(180), radians(0), OPEN);
    //right elbow
    arc(x - 18, y + 30, 12, 10, radians(0), radians(180), OPEN);
    //right forearm
    quad(x - 30, y + 14, x - 35, y + 14, x - 24, y + 30, x - 16, y + 30);
    //right hand
    fill(colour);
    ellipse(x - 32.5, y + 14, 12, 12);

    //RIGHT LEG
    fill(hitColour);
    //right calf
    quad(x + 51, y + 55, x + 46, y + 60, x + 65, y + 69, x + 68, y + 65);
    fill(colour);
    //right quad
    quad(x + 31, y + 53, x + 46, y + 60, x + 51, y + 55, x + 36, y + 36);
    //right leg joint
    arc(x + 35, y + 46, 15, 15, radians(120), radians(340), OPEN);
    //right foot
    fill(hitColour);
    ellipse(x + 68, y + 72, 12, 6);

    //TORSO
    //upper body
    quad(x - 4, y + 4, x - 8, y, x, y + 48, x + 35, y + 33);
    //lower body
    fill(colour);
    arc(x + 15, y + 37, 45, 25, radians(350), radians(155), OPEN);

    //HEAD
    fill(hitColour);
    rectMode(CENTER);
    rect(x - 10, y + 7, 30, 30, 30);
    rectMode(CORNER);
    if (boss) {
      stroke(0);
      line(x - 16, y + 5, x - 10, y + 2);
      line(x - 21, y + 5, x - 27, y + 2);
    }
    //eyes
    ellipse(x - 15, y + 8, 2, 2);
    ellipse(x - 21, y + 8, 2, 2);

    //LEFT ARM
    //left forearm
    quad(x - 10, y + 12, x - 15, y + 12, x - 6, y + 31, x, y + 31);
    //left upper arm
    quad(x + 10.5, y + 17, x - 4.5, y + 17, x - 6, y + 32, x + 6, y + 32);
    //left shoulder
    arc(x + 3, y + 18, 15, 15, radians(180), radians(0), OPEN);
    //left elbow
    arc(x, y + 31, 12, 10, radians(0), radians(180), OPEN);
    //left hand
    fill(colour);
    ellipse(x - 12.5, y + 12, 12, 12);

    //LEFT LEG
    fill(hitColour);
    //left calf
    quad(x + 5, y + 53, x + 22, y + 65, x + 23, y + 63, x + 10, y + 50);
    fill(colour);
    //left quad
    quad(x + 14, y + 37, x + 3, y + 45, x + 7, y + 52, x + 27, y + 48);
    //left knee
    arc(x + 7, y + 49, 11, 11, radians(120), radians(220));
    //left leg joint
    arc(x + 20, y + 42, 15, 15, radians(220), radians(90), OPEN);
    //left foot
    fill(hitColour);
    ellipse(x + 22, y + 66, 12, 6);
  } else {
    //RIGHT ARM
    fill(hitColour);
    //right upper arm
    quad(x + 7.5, y + 18, x + 22.5, y + 18, x + 24, y + 31, x + 12, y + 31);
    //right shoulder
    arc(x + 15, y + 19, 15, 15, radians(180), radians(0), OPEN);
    //right elbow
    arc(x + 18, y + 30, 12, 10, radians(0), radians(180), OPEN);
    //right forearm
    quad(x + 30, y + 14, x + 35, y + 14, x + 24, y + 30, x + 16, y + 30);
    //right hand
    fill(colour);
    ellipse(x + 32.5, y + 14, 12, 12);

    //RIGHT LEG
    fill(hitColour);
    //right calf
    quad(x - 51, y + 55, x - 46, y + 60, x - 65, y + 69, x - 68, y + 65);
    fill(colour);
    //right quad
    quad(x - 31, y + 53, x - 46, y + 60, x - 51, y + 55, x - 36, y + 36);
    //right leg joint
    arc(x - 35, y + 46, 15, 15, radians(200), radians(60), OPEN);
    //right foot
    fill(hitColour);
    ellipse(x - 68, y + 72, 12, 6);

    //TORSO
    //upper body
    quad(x + 4, y + 4, x + 8, y, x, y + 48, x - 35, y + 33);
    //lower body
    fill(colour);
    arc(x - 15, y + 37, 45, 25, radians(30), radians(190), OPEN);

    //HEAD
    fill(hitColour);
    rectMode(CENTER);
    rect(x + 10, y + 7, 30, 30, 30);
    rectMode(CORNER);
    if (boss) {
      stroke(0);
      line(x + 16, y + 5, x + 10, y + 2);
      line(x + 21, y + 5, x + 27, y + 2);
    }
    //eyes
    ellipse(x + 15, y + 8, 2, 2);
    ellipse(x + 21, y + 8, 2, 2);

    //LEFT ARM
    //left forearm
    quad(x + 10, y + 12, x + 15, y + 12, x + 6, y + 31, x, y + 31);
    //left upper arm
    quad(x - 10.5, y + 17, x + 4.5, y + 17, x + 6, y + 32, x - 6, y + 32);
    //left shoulder
    arc(x - 3, y + 18, 15, 15, radians(180), radians(0), OPEN);
    //left elbow
    arc(x, y + 31, 12, 10, radians(0), radians(180), OPEN);
    //left hand
    fill(colour);
    ellipse(x + 12.5, y + 12, 12, 12);

    //LEFT LEG
    fill(hitColour);
    //left calf
    quad(x - 5, y + 53, x - 22, y + 65, x - 23, y + 63, x - 10, y + 50);
    fill(colour);
    //left quad
    quad(x - 14, y + 37, x - 3, y + 45, x - 7, y + 52, x - 27, y + 48);
    //left knee
    arc(x - 7, y + 49, 11, 11, radians(320), radians(60));
    //left leg joint
    arc(x - 20, y + 42, 15, 15, radians(90), radians(320), OPEN);
    //left foot
    fill(hitColour);
    ellipse(x - 22, y + 66, 12, 6);
  }
}

function pRun2(x, y, direction, colour, hit, boss) {
  let hitColour;
  if (hit) {
    hitColour = "red";
  } else {
    hitColour = "white";
  }
  if (direction == "left") {
    //RIGHT ARM
    fill(hitColour);
    //right upper arm
    quad(x - 7.5, y + 18, x - 22.5, y + 18, x - 24, y + 31, x - 12, y + 31);
    //right shoulder
    arc(x - 15, y + 19, 15, 15, radians(180), radians(0), OPEN);
    //right elbow
    arc(x - 18, y + 30, 12, 10, radians(0), radians(180), OPEN);
    //right forearm
    quad(x - 30, y + 14, x - 35, y + 14, x - 24, y + 30, x - 16, y + 30);
    //right hand
    fill(colour);
    ellipse(x - 32.5, y + 14, 12, 12);

    //RIGHT LEG
    fill(hitColour);
    //right calf
    quad(x + 46, y + 55, x + 48, y + 60, x + 64, y + 55, x + 65, y + 50);
    fill(colour);
    //right quad
    quad(x + 29, y + 51, x + 39, y + 57, x + 45, y + 55, x + 38, y + 36);
    //right knee
    arc(x + 45, y + 54.5, 11, 11, radians(40), radians(165));
    //right leg joint
    arc(x + 33, y + 44, 15, 15, radians(120), radians(340), OPEN);
    //right foot
    fill(hitColour);
    ellipse(x + 68, y + 55, 6, 12);

    //TORSO
    //upper body
    quad(x - 4, y + 4, x - 8, y, x, y + 48, x + 35, y + 33);
    //lower body
    fill(colour);
    arc(x + 15, y + 37, 45, 25, radians(345), radians(150), OPEN);

    //HEAD
    fill(hitColour);
    rectMode(CENTER);
    rect(x - 10, y + 7, 30, 30, 30);
    rectMode(CORNER);
    if (boss) {
      stroke(0);
      line(x - 16, y + 5, x - 10, y + 2);
      line(x - 21, y + 5, x - 27, y + 2);
    }
    //eyes
    ellipse(x - 15, y + 8, 2, 2);
    ellipse(x - 21, y + 8, 2, 2);

    //LEFT ARM
    //left forearm
    quad(x - 10, y + 12, x - 15, y + 12, x - 6, y + 31, x, y + 31);
    //left upper arm
    quad(x + 10.5, y + 17, x - 4.5, y + 17, x - 6, y + 32, x + 6, y + 32);
    //left shoulder
    arc(x + 3, y + 18, 15, 15, radians(180), radians(0), OPEN);
    //left elbow
    arc(x, y + 31, 12, 10, radians(0), radians(180), OPEN);
    //left hand
    fill(colour);
    ellipse(x - 12.5, y + 12, 12, 12);

    //LEFT LEG
    fill(hitColour);
    //left calf
    quad(x + 9, y + 57, x + 11, y + 75, x + 16, y + 73, x + 14, y + 50);
    fill(colour);
    //left quad
    quad(x + 13, y + 40, x + 6, y + 49, x + 12, y + 56, x + 25, y + 48);
    //left knee
    arc(x + 11, y + 52, 11, 11, radians(120), radians(220));
    //left leg joint
    arc(x + 20, y + 42, 15, 15, radians(190), radians(60), OPEN);
    //left foot
    fill(hitColour);
    ellipse(x + 12, y + 72, 12, 6);
  } else {
    //RIGHT ARM
    fill(hitColour);
    //right upper arm
    quad(x + 7.5, y + 18, x + 22.5, y + 18, x + 24, y + 31, x + 12, y + 31);
    //right shoulder
    arc(x + 15, y + 19, 15, 15, radians(180), radians(0), OPEN);
    //right elbow
    arc(x + 18, y + 30, 12, 10, radians(0), radians(180), OPEN);
    //right forearm
    quad(x + 30, y + 14, x + 35, y + 14, x + 24, y + 30, x + 16, y + 30);
    //right hand
    fill(colour);
    ellipse(x + 32.5, y + 14, 12, 12);

    //RIGHT LEG
    fill(hitColour);
    //right calf
    quad(x - 46, y + 55, x - 48, y + 60, x - 64, y + 55, x - 65, y + 50);
    fill(colour);
    //right quad
    quad(x - 29, y + 51, x - 39, y + 57, x - 45, y + 55, x - 38, y + 36);
    //right knee
    arc(x - 45, y + 54.5, 11, 11, radians(10), radians(140));
    //right leg joint
    arc(x - 33, y + 44, 15, 15, radians(200), radians(60), OPEN);
    //right foot
    fill(hitColour);
    ellipse(x - 68, y + 55, 6, 12);

    //TORSO
    //upper body
    quad(x + 4, y + 4, x + 8, y, x, y + 48, x - 35, y + 33);
    //lower body
    fill(colour);
    arc(x - 15, y + 37, 45, 25, radians(30), radians(190), OPEN);

    //HEAD
    fill(hitColour);
    rectMode(CENTER);
    rect(x + 10, y + 7, 30, 30, 30);
    if (boss) {
      stroke(0);
      line(x + 16, y + 5, x + 10, y + 2);
      line(x + 21, y + 5, x + 27, y + 2);
    }
    rectMode(CORNER);
    //eyes
    ellipse(x + 15, y + 8, 2, 2);
    ellipse(x + 21, y + 8, 2, 2);

    //LEFT ARM
    //left forearm
    quad(x + 10, y + 12, x + 15, y + 12, x + 6, y + 31, x, y + 31);
    //left upper arm
    quad(x - 10.5, y + 17, x + 4.5, y + 17, x + 6, y + 32, x - 6, y + 32);
    //left shoulder
    arc(x - 3, y + 18, 15, 15, radians(180), radians(0), OPEN);
    //left elbow
    arc(x, y + 31, 12, 10, radians(0), radians(180), OPEN);
    //left hand
    fill(colour);
    ellipse(x + 12.5, y + 12, 12, 12);

    //LEFT LEG
    fill(hitColour);
    //left calf
    quad(x - 9, y + 57, x - 11, y + 75, x - 16, y + 73, x - 14, y + 50);
    fill(colour);
    //left quad
    quad(x - 13, y + 40, x - 6, y + 49, x - 12, y + 56, x - 25, y + 48);
    //left knee
    arc(x - 11, y + 52, 11, 11, radians(320), radians(60));
    //left leg joint
    arc(x - 20, y + 42, 15, 15, radians(120), radians(350), OPEN);
    //left foot
    fill(hitColour);
    ellipse(x - 12, y + 72, 12, 6);
  }
}

function pRun3(x, y, direction, colour, hit, boss) {
  let hitColour;
  if (hit) {
    hitColour = "red";
  } else {
    hitColour = "white";
  }
  if (direction == "left") {
    //RIGHT ARM
    fill(hitColour);
    //right upper arm
    quad(x - 7.5, y + 14, x - 22.5, y + 14, x - 24, y + 27, x - 12, y + 27);
    //right shoulder
    arc(x - 15, y + 15, 15, 15, radians(180), radians(0), OPEN);
    //right elbow
    arc(x - 18, y + 26, 12, 10, radians(0), radians(180), OPEN);
    //right forearm
    quad(x - 30, y + 10, x - 35, y + 10, x - 24, y + 26, x - 16, y + 26);
    //right hand
    fill(colour);
    ellipse(x - 32.5, y + 10, 12, 12);

    //RIGHT LEG
    fill(hitColour);
    //right calf
    quad(x + 30, y + 55, x + 29, y + 60, x + 50, y + 58, x + 55, y + 55);
    fill(colour);
    //right quad
    quad(x + 20, y + 42, x + 25, y + 55, x + 35, y + 55, x + 33, y + 36);
    //right knee
    arc(x + 30, y + 53, 11, 11, radians(80), radians(180));
    //right foot
    fill(hitColour);
    ellipse(x + 56, y + 58, 6, 12);

    //TORSO
    //upper body
    quad(x - 4, y - 4, x - 8, y - 4, x, y + 44, x + 35, y + 29);
    //lower body
    fill(colour);
    arc(x + 15, y + 33, 45, 25, radians(345), radians(150), OPEN);

    //HEAD
    fill(hitColour);
    rectMode(CENTER);
    rect(x - 10, y + 7, 30, 30, 30);
    if (boss) {
      stroke(0);
      line(x - 16, y + 5, x - 10, y + 2);
      line(x - 21, y + 5, x - 27, y + 2);
    }
    rectMode(CORNER);
    //eyes
    ellipse(x - 15, y + 8, 2, 2);
    ellipse(x - 21, y + 8, 2, 2);

    //LEFT ARM
    //left forearm
    quad(x - 10, y + 8, x - 15, y + 8, x - 6, y + 27, x, y + 27);
    //left upper arm
    quad(x + 10.5, y + 13, x - 4.5, y + 13, x - 6, y + 28, x + 6, y + 28);
    //left shoulder
    arc(x + 3, y + 14, 15, 15, radians(180), radians(0), OPEN);
    //left elbow
    arc(x, y + 27, 12, 10, radians(0), radians(180), OPEN);
    //left hand
    fill(colour);
    ellipse(x - 12.5, y + 8, 12, 12);

    //LEFT LEG
    fill(hitColour);
    //left calf
    quad(x + 9, y + 57, x + 11, y + 75, x + 16, y + 73, x + 14, y + 50);
    fill(colour);
    //left quad
    quad(x + 7, y + 36, x + 8, y + 55, x + 13, y + 55, x + 23, y + 40);
    //left leg joint
    arc(x + 15, y + 38, 15, 15, radians(185), radians(20), OPEN);
    //left foot
    fill(hitColour);
    ellipse(x + 12, y + 72, 12, 6);
  } else {
    //RIGHT ARM
    fill(hitColour);
    //right upper arm
    quad(x + 7.5, y + 14, x + 22.5, y + 14, x + 24, y + 27, x + 12, y + 27);
    //right shoulder
    arc(x + 15, y + 15, 15, 15, radians(180), radians(0), OPEN);
    //right elbow
    arc(x + 18, y + 26, 12, 10, radians(0), radians(180), OPEN);
    //right forearm
    quad(x + 30, y + 10, x + 35, y + 10, x + 24, y + 26, x + 16, y + 26);
    //right hand
    fill(colour);
    ellipse(x + 32.5, y + 10, 12, 12);

    //RIGHT LEG
    fill(hitColour);
    //right calf
    quad(x - 30, y + 55, x - 29, y + 60, x - 50, y + 58, x - 55, y + 55);
    fill(colour);
    //right quad
    quad(x - 20, y + 42, x - 25, y + 55, x - 35, y + 55, x - 33, y + 36);
    //right knee
    arc(x - 30, y + 53, 11, 11, radians(0), radians(100));
    //right foot
    fill(hitColour);
    ellipse(x - 56, y + 58, 6, 12);

    //TORSO
    //upper body
    quad(x + 4, y - 4, x + 8, y - 4, x, y + 44, x - 35, y + 29);
    //lower body
    fill(colour);
    arc(x - 15, y + 33, 45, 25, radians(30), radians(190), OPEN);

    //HEAD
    fill(hitColour);
    rectMode(CENTER);
    rect(x + 10, y + 7, 30, 30, 30);
    if (boss) {
      stroke(0);
      line(x + 16, y + 5, x + 10, y + 2);
      line(x + 21, y + 5, x + 27, y + 2);
    }
    rectMode(CORNER);
    //eyes
    ellipse(x + 15, y + 8, 2, 2);
    ellipse(x + 21, y + 8, 2, 2);

    //LEFT ARM
    //left forearm
    quad(x + 10, y + 8, x + 15, y + 8, x + 6, y + 27, x, y + 27);
    //left upper arm
    quad(x - 10.5, y + 13, x + 4.5, y + 13, x + 6, y + 28, x - 6, y + 28);
    //left shoulder
    arc(x - 3, y + 14, 15, 15, radians(180), radians(0), OPEN);
    //left elbow
    arc(x, y + 27, 12, 10, radians(0), radians(180), OPEN);
    //left hand
    fill(colour);
    ellipse(x + 12.5, y + 8, 12, 12);

    //LEFT LEG
    fill(hitColour);
    //left calf
    quad(x - 9, y + 57, x - 11, y + 75, x - 16, y + 73, x - 14, y + 50);
    fill(colour);
    //left quad
    quad(x - 7, y + 36, x - 8, y + 55, x - 13, y + 55, x - 23, y + 40);
    //left leg joint
    arc(x - 15, y + 38, 15, 15, radians(160), radians(0), OPEN);
    //left foot
    fill(hitColour);
    ellipse(x - 12, y + 72, 12, 6);
  }
}

function pRun4(x, y, direction, colour, hit, boss) {
  let hitColour;
  if (hit) {
    hitColour = "red";
  } else {
    hitColour = "white";
  }
  if (direction == "left") {
    //RIGHT ARM
    fill(hitColour);
    //right upper arm
    quad(x - 7.5, y + 14, x - 22.5, y + 14, x - 24, y + 27, x - 12, y + 27);
    //right shoulder
    arc(x - 15, y + 15, 15, 15, radians(180), radians(0), OPEN);
    //right elbow
    arc(x - 18, y + 26, 12, 10, radians(0), radians(180), OPEN);
    //right forearm
    quad(x - 30, y + 10, x - 35, y + 10, x - 24, y + 26, x - 16, y + 26);
    //right hand
    fill(colour);
    ellipse(x - 32.5, y + 10, 12, 12);

    //RIGHT LEG
    fill(hitColour);
    //right calf
    quad(x + 2, y + 53, x + 2, y + 57, x + 20, y + 58, x + 25, y + 55);
    fill(colour);
    //right quad
    quad(x + 10, y + 30, x - 2, y + 50, x + 6, y + 55, x + 33, y + 36);
    //right knee
    arc(x + 3, y + 51, 11, 11, radians(20), radians(270));
    //right foot
    fill(hitColour);
    ellipse(x + 25, y + 58, 6, 12);

    //TORSO
    //upper body
    quad(x - 4, y - 4, x - 8, y - 4, x, y + 44, x + 35, y + 29);
    //lower body
    fill(colour);
    arc(x + 15, y + 33, 45, 25, radians(345), radians(150), OPEN);

    //HEAD
    fill(hitColour);
    rectMode(CENTER);
    rect(x - 10, y + 7, 30, 30, 30);
    if (boss) {
      stroke(0);
      line(x - 16, y + 5, x - 10, y + 2);
      line(x - 21, y + 5, x - 27, y + 2);
    }
    rectMode(CORNER);
    //eyes
    ellipse(x - 15, y + 8, 2, 2);
    ellipse(x - 21, y + 8, 2, 2);

    //LEFT ARM
    //left forearm
    quad(x - 10, y + 8, x - 15, y + 8, x - 6, y + 27, x, y + 27);
    //left upper arm
    quad(x + 10.5, y + 13, x - 4.5, y + 13, x - 6, y + 28, x + 6, y + 28);
    //left shoulder
    arc(x + 3, y + 14, 15, 15, radians(180), radians(0), OPEN);
    //left elbow
    arc(x, y + 27, 12, 10, radians(0), radians(180), OPEN);
    //left hand
    fill(colour);
    ellipse(x - 12.5, y + 8, 12, 12);

    //LEFT LEG
    fill(hitColour);
    //left calf
    quad(x + 27, y + 59, x + 38, y + 72, x + 43, y + 70, x + 30, y + 55);
    fill(colour);
    //left quad
    quad(x + 11, y + 46, x + 26, y + 57, x + 31, y + 55, x + 23, y + 37);
    //left leg joint
    arc(x + 18, y + 43, 15, 15, radians(145), radians(325), OPEN);
    //left foot
    fill(hitColour);
    ellipse(x + 39, y + 72, 12, 6);
  } else {
    //RIGHT ARM
    fill(hitColour);
    //right upper arm
    quad(x + 7.5, y + 14, x + 22.5, y + 14, x + 24, y + 27, x + 12, y + 27);
    //right shoulder
    arc(x + 15, y + 15, 15, 15, radians(180), radians(0), OPEN);
    //right elbow
    arc(x + 18, y + 26, 12, 10, radians(0), radians(180), OPEN);
    //right forearm
    quad(x + 30, y + 10, x + 35, y + 10, x + 24, y + 26, x + 16, y + 26);
    //right hand
    fill(colour);
    ellipse(x + 32.5, y + 10, 12, 12);

    //RIGHT LEG
    fill(hitColour);
    //right calf
    quad(x - 2, y + 53, x - 2, y + 57, x - 20, y + 58, x - 25, y + 55);
    fill(colour);
    //right quad
    quad(x - 10, y + 30, x + 2, y + 50, x - 6, y + 55, x - 33, y + 36);
    //right knee
    arc(x - 3, y + 51, 11, 11, radians(340), radians(90));
    //right foot
    fill(hitColour);
    ellipse(x - 25, y + 58, 6, 12);

    //TORSO
    //upper body
    quad(x + 4, y - 4, x + 8, y - 4, x, y + 44, x - 35, y + 29);
    //lower body
    fill(colour);
    arc(x - 15, y + 33, 45, 25, radians(30), radians(190), OPEN);

    //HEAD
    fill(hitColour);
    rectMode(CENTER);
    rect(x + 10, y + 7, 30, 30, 30);
    if (boss) {
      stroke(0);
      line(x + 16, y + 5, x + 10, y + 2);
      line(x + 21, y + 5, x + 27, y + 2);
    }
    rectMode(CORNER);
    //eyes
    ellipse(x + 15, y + 8, 2, 2);
    ellipse(x + 21, y + 8, 2, 2);

    //LEFT ARM
    //left forearm
    quad(x + 10, y + 8, x + 15, y + 8, x + 6, y + 27, x, y + 27);
    //left upper arm
    quad(x - 10.5, y + 13, x + 4.5, y + 13, x + 6, y + 28, x - 6, y + 28);
    //left shoulder
    arc(x - 3, y + 14, 15, 15, radians(180), radians(0), OPEN);
    //left elbow
    arc(x, y + 27, 12, 10, radians(0), radians(180), OPEN);
    //left hand
    fill(colour);
    ellipse(x + 12.5, y + 8, 12, 12);

    //LEFT LEG
    fill(hitColour);
    //left calf
    quad(x - 27, y + 59, x - 38, y + 72, x - 43, y + 70, x - 30, y + 55);
    fill(colour);
    //left quad
    quad(x - 11, y + 46, x - 26, y + 57, x - 31, y + 55, x - 23, y + 37);
    //left leg joint
    arc(x - 18, y + 43, 15, 15, radians(215), radians(35), OPEN);
    //left foot
    fill(hitColour);
    ellipse(x - 39, y + 72, 12, 6);
  }
}

function pRun5(x, y, direction, colour, hit, boss) {
  let hitColour;
  if (hit) {
    hitColour = "red";
  } else {
    hitColour = "white";
  }
  if (direction == "left") {
    //RIGHT ARM
    fill(hitColour);
    //right upper arm
    quad(x - 7.5, y + 14, x - 22.5, y + 14, x - 24, y + 27, x - 12, y + 27);
    //right shoulder
    arc(x - 15, y + 15, 15, 15, radians(180), radians(0), OPEN);
    //right elbow
    arc(x - 18, y + 26, 12, 10, radians(0), radians(180), OPEN);
    //right forearm
    quad(x - 30, y + 10, x - 35, y + 10, x - 24, y + 26, x - 16, y + 26);
    //right hand
    fill(colour);
    ellipse(x - 32.5, y + 10, 12, 12);

    //RIGHT LEG
    fill(hitColour);
    //right calf
    quad(x + 2, y + 53, x + 2, y + 57, x + 20, y + 58, x + 25, y + 55);
    fill(colour);
    //right quad
    quad(x + 10, y + 30, x - 2, y + 50, x + 6, y + 55, x + 33, y + 36);
    //right knee
    arc(x + 3, y + 51, 11, 11, radians(20), radians(270));
    //right foot
    fill(hitColour);
    ellipse(x + 25, y + 58, 6, 12);

    //TORSO
    //upper body
    quad(x - 4, y, x - 8, y, x, y + 40, x + 35, y + 25);
    //lower body
    fill(colour);
    arc(x + 15, y + 29, 45, 25, radians(350), radians(155), OPEN);

    //HEAD
    fill(hitColour);
    rectMode(CENTER);
    rect(x - 10, y + 7, 30, 30, 30);
    if (boss) {
      stroke(0);
      line(x - 16, y + 5, x - 10, y + 2);
      line(x - 21, y + 5, x - 27, y + 2);
    }
    rectMode(CORNER);
    //eyes
    ellipse(x - 15, y + 8, 2, 2);
    ellipse(x - 21, y + 8, 2, 2);

    //LEFT ARM
    //left forearm
    quad(x - 10, y + 8, x - 15, y + 8, x - 6, y + 27, x, y + 27);
    //left upper arm
    quad(x + 10.5, y + 13, x - 4.5, y + 13, x - 6, y + 28, x + 6, y + 28);
    //left shoulder
    arc(x + 3, y + 14, 15, 15, radians(180), radians(0), OPEN);
    //left elbow
    arc(x, y + 27, 12, 10, radians(0), radians(180), OPEN);
    //left hand
    fill(colour);
    ellipse(x - 12.5, y + 8, 12, 12);

    //LEFT LEG
    fill(hitColour);
    //left calf
    quad(x + 40, y + 55, x + 56, y + 63, x + 61, y + 61, x + 43, y + 50);
    fill(colour);
    //left quad
    quad(x + 23, y + 43, x + 38, y + 54, x + 43, y + 52, x + 35, y + 34);
    //left leg joint
    arc(x + 30, y + 40, 15, 15, radians(145), radians(325), OPEN);
    //left foot
    fill(hitColour);
    ellipse(x + 60, y + 63, 6, 12);
  } else {
    //RIGHT ARM
    fill(hitColour);
    //right upper arm
    quad(x + 7.5, y + 14, x + 22.5, y + 14, x + 24, y + 27, x + 12, y + 27);
    //right shoulder
    arc(x + 15, y + 15, 15, 15, radians(180), radians(0), OPEN);
    //right elbow
    arc(x + 18, y + 26, 12, 10, radians(0), radians(180), OPEN);
    //right forearm
    quad(x + 30, y + 10, x + 35, y + 10, x + 24, y + 26, x + 16, y + 26);
    //right hand
    fill(colour);
    ellipse(x + 32.5, y + 10, 12, 12);

    //RIGHT LEG
    fill(hitColour);
    //right calf
    quad(x - 2, y + 53, x - 2, y + 57, x - 20, y + 58, x - 25, y + 55);
    fill(colour);
    //right quad
    quad(x - 10, y + 30, x + 2, y + 50, x - 6, y + 55, x - 33, y + 36);
    //right knee
    arc(x - 3, y + 51, 11, 11, radians(340), radians(90));
    //right foot
    fill(hitColour);
    ellipse(x - 25, y + 58, 6, 12);

    //TORSO
    //upper body
    quad(x + 4, y, x + 8, y, x, y + 40, x - 35, y + 25);
    //lower body
    fill(colour);
    arc(x - 15, y + 29, 45, 25, radians(30), radians(190), OPEN);

    //HEAD
    fill(hitColour);
    rectMode(CENTER);
    rect(x + 10, y + 7, 30, 30, 30);
    if (boss) {
      stroke(0);
      line(x + 16, y + 5, x + 10, y + 2);
      line(x + 21, y + 5, x + 27, y + 2);
    }
    rectMode(CORNER);
    //eyes
    ellipse(x + 15, y + 8, 2, 2);
    ellipse(x + 21, y + 8, 2, 2);

    //LEFT ARM
    //left forearm
    quad(x + 10, y + 8, x + 15, y + 8, x + 6, y + 27, x, y + 27);
    //left upper arm
    quad(x - 10.5, y + 13, x + 4.5, y + 13, x + 6, y + 28, x - 6, y + 28);
    //left shoulder
    arc(x - 3, y + 14, 15, 15, radians(180), radians(0), OPEN);
    //left elbow
    arc(x, y + 27, 12, 10, radians(0), radians(180), OPEN);
    //left hand
    fill(colour);
    ellipse(x + 12.5, y + 8, 12, 12);

    //LEFT LEG
    fill(hitColour);
    //left calf
    quad(x - 40, y + 55, x - 56, y + 63, x - 61, y + 61, x - 43, y + 50);
    fill(colour);
    //left quad
    quad(x - 23, y + 43, x - 38, y + 54, x - 43, y + 52, x - 35, y + 34);
    //left leg joint
    arc(x - 30, y + 40, 15, 15, radians(215), radians(35), OPEN);
    //left foot
    fill(hitColour);
    ellipse(x - 60, y + 63, 6, 12);
  }
}

function pRun6(x, y, direction, colour, hit, boss) {
  let hitColour;
  if (hit) {
    hitColour = "red";
  } else {
    hitColour = "white";
  }
  if (direction == "left") {
    //RIGHT ARM
    fill(hitColour);
    //right upper arm
    quad(x - 7.5, y + 14, x - 22.5, y + 14, x - 24, y + 27, x - 12, y + 27);
    //right shoulder
    arc(x - 15, y + 15, 15, 15, radians(180), radians(0), OPEN);
    //right elbow
    arc(x - 18, y + 26, 12, 10, radians(0), radians(180), OPEN);
    //right forearm
    quad(x - 30, y + 10, x - 35, y + 10, x - 24, y + 26, x - 16, y + 26);
    //right hand
    fill(colour);
    ellipse(x - 32.5, y + 10, 12, 12);

    //RIGHT LEG
    fill(hitColour);
    //right calf
    quad(x - 1, y + 53, x - 5, y + 68, x, y + 68, x + 3, y + 55);
    fill(colour);
    //right quad
    quad(x + 7, y + 30, x - 2, y + 52, x + 6, y + 55, x + 28, y + 36);
    //right foot
    fill(hitColour);
    ellipse(x - 4, y + 72, 12, 6);

    //TORSO
    //upper body
    quad(x - 4, y - 4, x - 8, y - 4, x, y + 44, x + 35, y + 29);
    //lower body
    fill(colour);
    arc(x + 15, y + 33, 45, 25, radians(350), radians(155), OPEN);

    //HEAD
    fill(hitColour);
    rectMode(CENTER);
    rect(x - 10, y + 7, 30, 30, 30);
    if (boss) {
      stroke(0);
      line(x - 16, y + 5, x - 10, y + 2);
      line(x - 21, y + 5, x - 27, y + 2);
    }
    rectMode(CORNER);
    //eyes
    ellipse(x - 15, y + 8, 2, 2);
    ellipse(x - 21, y + 8, 2, 2);

    //LEFT ARM
    //left forearm
    quad(x - 10, y + 8, x - 15, y + 8, x - 6, y + 27, x, y + 27);
    //left upper arm
    quad(x + 10.5, y + 13, x - 4.5, y + 13, x - 6, y + 28, x + 6, y + 28);
    //left shoulder
    arc(x + 3, y + 14, 15, 15, radians(180), radians(0), OPEN);
    //left elbow
    arc(x, y + 27, 12, 10, radians(0), radians(180), OPEN);
    //left hand
    fill(colour);
    ellipse(x - 12.5, y + 8, 12, 12);

    //LEFT LEG
    fill(hitColour);
    //left calf
    quad(x + 45, y + 50, x + 65, y + 50, x + 66, y + 47, x + 48, y + 47);
    fill(colour);
    //left quad
    quad(x + 24, y + 45, x + 43, y + 51, x + 48, y + 45, x + 32, y + 32);
    //left leg joint
    arc(x + 30, y + 40, 15, 15, radians(120), radians(300), OPEN);
    //left foot
    fill(hitColour);
    ellipse(x + 66, y + 52, 6, 12);
  } else {
    //RIGHT ARM
    fill(hitColour);
    //right upper arm
    quad(x + 7.5, y + 14, x + 22.5, y + 14, x + 24, y + 27, x + 12, y + 27);
    //right shoulder
    arc(x + 15, y + 15, 15, 15, radians(180), radians(0), OPEN);
    //right elbow
    arc(x + 18, y + 26, 12, 10, radians(0), radians(180), OPEN);
    //right forearm
    quad(x + 30, y + 10, x + 35, y + 10, x + 24, y + 26, x + 16, y + 26);
    //right hand
    fill(colour);
    ellipse(x + 32.5, y + 10, 12, 12);

    //RIGHT LEG
    fill(hitColour);
    //right calf
    quad(x + 1, y + 53, x + 5, y + 68, x, y + 68, x - 3, y + 55);
    fill(colour);
    //right quad
    quad(x - 7, y + 30, x + 2, y + 52, x - 6, y + 55, x - 28, y + 36);
    //right foot
    fill(hitColour);
    ellipse(x + 4, y + 72, 12, 6);

    //TORSO
    //upper body
    quad(x + 4, y - 4, x + 8, y - 4, x, y + 44, x - 35, y + 29);
    //lower body
    fill(colour);
    arc(x - 15, y + 33, 45, 25, radians(30), radians(190), OPEN);

    //HEAD
    fill(hitColour);
    rectMode(CENTER);
    rect(x + 10, y + 7, 30, 30, 30);
    if (boss) {
      stroke(0);
      line(x + 16, y + 5, x + 10, y + 2);
      line(x + 21, y + 5, x + 27, y + 2);
    }
    rectMode(CORNER);
    //eyes
    ellipse(x + 15, y + 8, 2, 2);
    ellipse(x + 21, y + 8, 2, 2);

    //LEFT ARM
    //left forearm
    quad(x + 10, y + 8, x + 15, y + 8, x + 6, y + 27, x, y + 27);
    //left upper arm
    quad(x - 10.5, y + 13, x + 4.5, y + 13, x + 6, y + 28, x - 6, y + 28);
    //left shoulder
    arc(x - 3, y + 14, 15, 15, radians(180), radians(0), OPEN);
    //left elbow
    arc(x, y + 27, 12, 10, radians(0), radians(180), OPEN);
    //left hand
    fill(colour);
    ellipse(x + 12.5, y + 8, 12, 12);

    //LEFT LEG
    fill(hitColour);
    //left calf
    quad(x - 45, y + 50, x - 65, y + 50, x - 66, y + 47, x - 48, y + 47);
    fill(colour);
    //left quad
    quad(x - 24, y + 45, x - 43, y + 51, x - 48, y + 45, x - 32, y + 32);
    //left leg joint
    arc(x - 30, y + 40, 15, 15, radians(240), radians(60), OPEN);
    //left foot
    fill(hitColour);
    ellipse(x - 66, y + 52, 6, 12);
  }
}

function pRun7(x, y, direction, colour, hit, boss) {
  let hitColour;
  if (hit) {
    hitColour = "red";
  } else {
    hitColour = "white";
  }
  if (direction == "left") {
    //RIGHT ARM
    fill(hitColour);
    //right upper arm
    quad(x - 7.5, y + 18, x - 22.5, y + 18, x - 24, y + 31, x - 12, y + 31);
    //right shoulder
    arc(x - 15, y + 19, 15, 15, radians(180), radians(0), OPEN);
    //right elbow
    arc(x - 18, y + 30, 12, 10, radians(0), radians(180), OPEN);
    //right forearm
    quad(x - 30, y + 14, x - 35, y + 14, x - 24, y + 30, x - 16, y + 30);
    //right hand
    fill(colour);
    ellipse(x - 32.5, y + 14, 12, 12);

    //RIGHT LEG
    fill(hitColour);
    //right calf
    quad(x + 7, y + 53, x + 10, y + 72, x + 15, y + 72, x + 11, y + 55);
    fill(colour);
    //right quad
    quad(x + 7, y + 30, x + 1, y + 52, x + 13, y + 55, x + 20, y + 36);
    //right knee
    arc(x + 7, y + 53, 11, 11, radians(), radians(270));
    //right foot
    fill(hitColour);
    ellipse(x + 10, y + 72, 12, 6);

    //TORSO
    //upper body
    quad(x - 4, y + 4, x - 8, y, x, y + 48, x + 35, y + 33);
    //lower body
    fill(colour);
    arc(x + 15, y + 37, 45, 25, radians(350), radians(155), OPEN);

    //HEAD
    fill(hitColour);
    rectMode(CENTER);
    rect(x - 10, y + 7, 30, 30, 30);
    if (boss) {
      stroke(0);
      line(x - 16, y + 5, x - 10, y + 2);
      line(x - 21, y + 5, x - 27, y + 2);
    }
    rectMode(CORNER);
    //eyes
    ellipse(x - 15, y + 8, 2, 2);
    ellipse(x - 21, y + 8, 2, 2);

    //LEFT ARM
    //left forearm
    quad(x - 10, y + 12, x - 15, y + 12, x - 6, y + 31, x, y + 31);
    //left upper arm
    quad(x + 10.5, y + 17, x - 4.5, y + 17, x - 6, y + 32, x + 6, y + 32);
    //left shoulder
    arc(x + 3, y + 18, 15, 15, radians(180), radians(0), OPEN);
    //left elbow
    arc(x, y + 31, 12, 10, radians(0), radians(180), OPEN);
    //left hand
    fill(colour);
    ellipse(x - 12.5, y + 12, 12, 12);

    //LEFT LEG
    fill(hitColour);
    //left calf
    quad(x + 25, y + 61, x + 41, y + 61, x + 42, y + 57, x + 24, y + 57);
    fill(colour);
    //left quad
    quad(x + 16, y + 43, x + 19, y + 58, x + 27, y + 58, x + 31, y + 38);
    //left leg joint
    arc(x + 23, y + 43, 15, 15, radians(180), radians(0), OPEN);
    //left knee
    arc(x + 24, y + 55, 11, 11, radians(80), radians(180));
    //left foot
    fill(hitColour);
    ellipse(x + 43, y + 60, 6, 12);
  } else {
    //RIGHT ARM
    fill(hitColour);
    //right upper arm
    quad(x + 7.5, y + 18, x + 22.5, y + 18, x + 24, y + 31, x + 12, y + 31);
    //right shoulder
    arc(x + 15, y + 19, 15, 15, radians(180), radians(0), OPEN);
    //right elbow
    arc(x + 18, y + 30, 12, 10, radians(0), radians(180), OPEN);
    //right forearm
    quad(x + 30, y + 14, x + 35, y + 14, x + 24, y + 30, x + 16, y + 30);
    //right hand
    fill(colour);
    ellipse(x + 32.5, y + 14, 12, 12);

    //RIGHT LEG
    fill(hitColour);
    //right calf
    quad(x - 7, y + 53, x - 10, y + 72, x - 15, y + 72, x - 11, y + 55);
    fill(colour);
    //right quad
    quad(x - 7, y + 30, x - 1, y + 52, x - 13, y + 55, x - 20, y + 36);
    //right knee
    arc(x - 7, y + 53, 11, 11, radians(340), radians(90));
    //right foot
    fill(hitColour);
    ellipse(x - 10, y + 72, 12, 6);

    //TORSO
    //upper body
    quad(x + 4, y + 4, x + 8, y, x, y + 48, x - 35, y + 33);
    //lower body
    fill(colour);
    arc(x - 15, y + 37, 45, 25, radians(30), radians(190), OPEN);

    //HEAD
    fill(hitColour);
    rectMode(CENTER);
    rect(x + 10, y + 7, 30, 30, 30);
    if (boss) {
      stroke(0);
      line(x + 16, y + 5, x + 10, y + 2);
      line(x + 21, y + 5, x + 27, y + 2);
    }
    rectMode(CORNER);
    //eyes
    ellipse(x + 15, y + 8, 2, 2);
    ellipse(x + 21, y + 8, 2, 2);

    //LEFT ARM
    //left forearm
    quad(x + 10, y + 12, x + 15, y + 12, x + 6, y + 31, x, y + 31);
    //left upper arm
    quad(x - 10.5, y + 17, x + 4.5, y + 17, x + 6, y + 32, x - 6, y + 32);
    //left shoulder
    arc(x - 3, y + 18, 15, 15, radians(180), radians(0), OPEN);
    //left elbow
    arc(x, y + 31, 12, 10, radians(0), radians(180), OPEN);
    //left hand
    fill(colour);
    ellipse(x + 12.5, y + 12, 12, 12);

    //LEFT LEG
    fill(hitColour);
    //left calf
    quad(x - 25, y + 61, x - 41, y + 61, x - 42, y + 57, x - 24, y + 57);
    fill(colour);
    //left quad
    quad(x - 16, y + 43, x - 19, y + 58, x - 27, y + 58, x - 31, y + 38);
    //left leg joint
    arc(x - 23, y + 43, 15, 15, radians(180), radians(0), OPEN);
    //left knee
    arc(x - 24, y + 55, 11, 11, radians(0), radians(100));
    //left foot
    fill(hitColour);
    ellipse(x - 43, y + 60, 6, 12);
  }
}

function pRun8(x, y, direction, colour, hit, boss) {
  let hitColour;
  if (hit) {
    hitColour = "red";
  } else {
    hitColour = "white";
  }
  if (direction == "left") {
    //RIGHT ARM
    fill(hitColour);
    //right upper arm
    quad(x - 7.5, y + 18, x - 22.5, y + 18, x - 24, y + 31, x - 12, y + 31);
    //right shoulder
    arc(x - 15, y + 19, 15, 15, radians(180), radians(0), OPEN);
    //right elbow
    arc(x - 18, y + 30, 12, 10, radians(0), radians(180), OPEN);
    //right forearm
    quad(x - 30, y + 14, x - 35, y + 14, x - 24, y + 30, x - 16, y + 30);
    //right hand
    fill(colour);
    ellipse(x - 32.5, y + 14, 12, 12);

    //RIGHT LEG
    fill(hitColour);
    //right calf
    quad(x + 33, y + 57, x + 43, y + 72, x + 48, y + 72, x + 37, y + 55);
    fill(colour);
    //right quad
    quad(x + 10, y + 35, x + 34, y + 57, x + 40, y + 55, x + 33, y + 36);
    //right foot
    fill(hitColour);
    ellipse(x + 41, y + 72, 12, 6);

    //TORSO
    //upper body
    quad(x - 4, y + 4, x - 8, y, x, y + 48, x + 35, y + 33);
    //lower body
    fill(colour);
    arc(x + 15, y + 37, 45, 25, radians(350), radians(155), OPEN);

    //HEAD
    fill(hitColour);
    rectMode(CENTER);
    rect(x - 10, y + 7, 30, 30, 30);
    if (boss) {
      stroke(0);
      line(x - 16, y + 5, x - 10, y + 2);
      line(x - 21, y + 5, x - 27, y + 2);
    }
    rectMode(CORNER);
    //eyes
    ellipse(x - 15, y + 8, 2, 2);
    ellipse(x - 21, y + 8, 2, 2);

    //LEFT ARM
    //left forearm
    quad(x - 10, y + 12, x - 15, y + 12, x - 6, y + 31, x, y + 31);
    //left upper arm
    quad(x + 10.5, y + 17, x - 4.5, y + 17, x - 6, y + 32, x + 6, y + 32);
    //left shoulder
    arc(x + 3, y + 18, 15, 15, radians(180), radians(0), OPEN);
    //left elbow
    arc(x, y + 31, 12, 10, radians(0), radians(180), OPEN);
    //left hand
    fill(colour);
    ellipse(x - 12.5, y + 12, 12, 12);

    //LEFT LEG
    fill(hitColour);
    //left calf
    quad(x + 8, y + 65, x + 28, y + 72, x + 32, y + 68, x + 13, y + 62);
    fill(colour);
    //left quad
    quad(x + 9, y + 44, x + 4, y + 58, x + 10, y + 62, x + 22, y + 51);
    //left leg joint
    arc(x + 16, y + 48, 15, 15, radians(200), radians(40), OPEN);
    //left knee
    arc(x + 10, y + 60, 11, 11, radians(100), radians(200));
    //left foot
    fill(hitColour);
    ellipse(x + 28, y + 69, 6, 12);
  } else {
    //RIGHT ARM
    fill(hitColour);
    //right upper arm
    quad(x + 7.5, y + 18, x + 22.5, y + 18, x + 24, y + 31, x + 12, y + 31);
    //right shoulder
    arc(x + 15, y + 19, 15, 15, radians(180), radians(0), OPEN);
    //right elbow
    arc(x + 18, y + 30, 12, 10, radians(0), radians(180), OPEN);
    //right forearm
    quad(x + 30, y + 14, x + 35, y + 14, x + 24, y + 30, x + 16, y + 30);
    //right hand
    fill(colour);
    ellipse(x + 32.5, y + 14, 12, 12);

    //RIGHT LEG
    fill(hitColour);
    //right calf
    quad(x - 33, y + 57, x - 43, y + 72, x - 48, y + 72, x - 37, y + 55);
    fill(colour);
    //right quad
    quad(x - 10, y + 35, x - 34, y + 57, x - 40, y + 55, x - 33, y + 36);
    //right foot
    fill(hitColour);
    ellipse(x - 41, y + 72, 12, 6);

    //TORSO
    //upper body
    quad(x + 4, y + 4, x + 8, y, x, y + 48, x - 35, y + 33);
    //lower body
    fill(colour);
    arc(x - 15, y + 37, 45, 25, radians(30), radians(190), OPEN);

    //HEAD
    fill(hitColour);
    rectMode(CENTER);
    rect(x + 10, y + 7, 30, 30, 30);
    if (boss) {
      stroke(0);
      line(x + 16, y + 5, x + 10, y + 2);
      line(x + 21, y + 5, x + 27, y + 2);
    }
    rectMode(CORNER);
    //eyes
    ellipse(x + 15, y + 8, 2, 2);
    ellipse(x + 21, y + 8, 2, 2);

    //LEFT ARM
    //left forearm
    quad(x + 10, y + 12, x + 15, y + 12, x + 6, y + 31, x, y + 31);
    //left upper arm
    quad(x - 10.5, y + 17, x + 4.5, y + 17, x + 6, y + 32, x - 6, y + 32);
    //left shoulder
    arc(x - 3, y + 18, 15, 15, radians(180), radians(0), OPEN);
    //left elbow
    arc(x, y + 31, 12, 10, radians(0), radians(180), OPEN);
    //left hand
    fill(colour);
    ellipse(x + 12.5, y + 12, 12, 12);

    //LEFT LEG
    fill(hitColour);
    //left calf
    quad(x - 8, y + 65, x - 28, y + 72, x - 32, y + 68, x - 13, y + 62);
    fill(colour);
    //left quad
    quad(x - 9, y + 44, x - 4, y + 58, x - 10, y + 62, x - 22, y + 51);
    //left leg joint
    arc(x - 16, y + 48, 15, 15, radians(150), radians(340), OPEN);
    //left knee
    arc(x - 10, y + 60, 11, 11, radians(340), radians(80));
    //left foot
    fill(hitColour);
    ellipse(x - 28, y + 69, 6, 12);
  }
}

function pIdle1(x, y, direction, colour, hit, boss) {
  let hitColour;
  if (hit) {
    hitColour = "red";
  } else {
    hitColour = "white";
  }
  if (direction == "left") {
    //RIGHT ARM
    fill(hitColour);
    //right upper arm
    quad(x + 2.5, y + 18, x - 12.5, y + 18, x - 14, y + 31, x - 2, y + 31);
    //right shoulder
    arc(x - 5, y + 19, 15, 15, radians(180), radians(0), OPEN);
    //right elbow
    arc(x - 8, y + 30, 12, 10, radians(0), radians(180), OPEN);
    //right forearm
    quad(x - 20, y + 14, x - 25, y + 14, x - 14, y + 30, x - 6, y + 30);
    //right hand
    fill(colour);
    ellipse(x - 22.5, y + 14, 12, 12);

    //RIGHT LEG
    fill(hitColour);
    //left calf
    quad(x - 11, y + 57, x - 7, y + 72, x - 3, y + 72, x - 6, y + 57);
    fill(colour);
    //left quad
    quad(x - 6, y + 40, x - 13, y + 53, x - 6, y + 60, x + 8, y + 45);
    //left knee
    arc(x - 8, y + 56, 11, 11, radians(110), radians(220));
    //left leg joint
    arc(x + 1, y + 42, 15, 15, radians(190), radians(60), OPEN);
    //left foot
    fill(hitColour);

    ellipse(x - 7, y + 72, 12, 6);

    //TORSO
    //upper body
    quad(x + 3, y - 3, x, y - 3, x - 9, y + 42, x + 28, y + 42);
    //lower body
    fill(colour);
    arc(x + 10, y + 37, 40, 25, radians(10), radians(170), OPEN);

    //HEAD
    fill(hitColour);

    rectMode(CENTER);
    rect(x, y, 30, 30, 30);
    if (boss) {
      stroke(0);
      line(x - 4, y - 1, x + 2, y - 4);
      line(x - 9, y - 1, x - 15, y - 4);
    }
    rectMode(CORNER);
    //eyes
    ellipse(x - 2, y + 1, 2, 2);
    ellipse(x - 11, y + 1, 2, 2);

    //LEFT ARM
    //left forearm
    quad(x, y + 12, x - 5, y + 12, x + 4, y + 31, x + 10, y + 31);
    //left upper arm
    quad(x + 20.5, y + 17, x + 5.5, y + 17, x + 4, y + 32, x + 16, y + 32);
    //left shoulder
    arc(x + 13, y + 18, 15, 15, radians(180), radians(0), OPEN);
    //left elbow
    arc(x + 10, y + 31, 12, 10, radians(0), radians(180), OPEN);
    //left hand
    fill(colour);
    ellipse(x - 2.5, y + 12, 12, 12);

    //LEFT LEG
    fill(hitColour);

    //left calf
    quad(x + 8, y + 57, x + 12, y + 72, x + 16, y + 72, x + 13, y + 57);
    fill(colour);
    //left quad
    quad(x + 13, y + 40, x + 6, y + 53, x + 13, y + 60, x + 27, y + 45);
    //left knee
    arc(x + 11, y + 56, 11, 11, radians(110), radians(250));
    //left leg joint
    arc(x + 20, y + 42, 15, 15, radians(190), radians(60), OPEN);
    //left foot
    fill(hitColour);

    ellipse(x + 12, y + 72, 12, 6);
  } else {
    //RIGHT ARM
    fill(hitColour);

    //right upper arm
    quad(x - 2.5, y + 18, x + 12.5, y + 18, x + 14, y + 31, x + 2, y + 31);
    //right shoulder
    arc(x + 5, y + 19, 15, 15, radians(180), radians(0), OPEN);
    //right elbow
    arc(x + 8, y + 30, 12, 10, radians(0), radians(180), OPEN);
    //right forearm
    quad(x + 20, y + 14, x + 25, y + 14, x + 14, y + 30, x + 6, y + 30);
    //right hand
    fill(colour);
    ellipse(x + 22.5, y + 14, 12, 12);

    //RIGHT LEG
    fill(hitColour);
    //left calf
    quad(x + 11, y + 57, x + 7, y + 72, x + 3, y + 72, x + 6, y + 57);
    fill(colour);
    //left quad
    quad(x + 6, y + 40, x + 13, y + 53, x + 6, y + 60, x - 8, y + 45);
    //left knee
    arc(x + 8, y + 56, 11, 11, radians(320), radians(60));
    //left leg joint
    arc(x - 1, y + 42, 15, 15, radians(120), radians(350), OPEN);
    //left foot
    fill(hitColour);
    ellipse(x + 7, y + 72, 12, 6);

    //TORSO
    //upper body
    quad(x - 3, y - 3, x, y - 3, x + 9, y + 42, x - 28, y + 42);
    //lower body
    fill(colour);
    arc(x - 10, y + 37, 40, 25, radians(10), radians(170), OPEN);

    //HEAD
    fill(hitColour);
    rectMode(CENTER);
    rect(x, y, 30, 30, 30);
    if (boss) {
      stroke(0);
      line(x + 4, y - 1, x - 2, y - 4);
      line(x + 9, y - 1, x + 15, y - 4);
    }
    rectMode(CORNER);
    //eyes
    ellipse(x + 2, y + 1, 2, 2);
    ellipse(x + 11, y + 1, 2, 2);

    //LEFT ARM
    //left forearm
    quad(x, y + 12, x + 5, y + 12, x - 4, y + 31, x - 10, y + 31);
    //left upper arm
    quad(x - 20.5, y + 17, x - 5.5, y + 17, x - 4, y + 32, x - 16, y + 32);
    //left shoulder
    arc(x - 13, y + 18, 15, 15, radians(180), radians(0), OPEN);
    //left elbow
    arc(x - 10, y + 31, 12, 10, radians(0), radians(180), OPEN);
    //left hand
    fill(colour);
    ellipse(x + 2.5, y + 12, 12, 12);

    //LEFT LEG
    fill(hitColour);
    //left calf
    quad(x - 8, y + 57, x - 12, y + 72, x - 16, y + 72, x - 13, y + 57);
    fill(colour);
    //left quad
    quad(x - 13, y + 40, x - 6, y + 53, x - 13, y + 60, x - 27, y + 45);
    //left knee
    arc(x - 11, y + 56, 11, 11, radians(320), radians(60));
    //left leg joint
    arc(x - 20, y + 42, 15, 15, radians(120), radians(350), OPEN);
    //left foot
    fill(hitColour);
    ellipse(x - 12, y + 72, 12, 6);
  }
}

function pIdle2(x, y, direction, colour, hit, boss) {
  let hitColour;
  if (hit) {
    hitColour = "red";
  } else {
    hitColour = "white";
  }
  if (direction == "left") {
    //RIGHT ARM
    fill(hitColour);
    //right upper arm
    quad(x + 2.5, y + 18, x - 12.5, y + 18, x - 14, y + 31, x - 2, y + 31);
    //right shoulder
    arc(x - 5, y + 19, 15, 15, radians(180), radians(0), OPEN);
    //right elbow
    arc(x - 8, y + 30, 12, 10, radians(0), radians(180), OPEN);
    //right forearm
    quad(x - 20, y + 14, x - 25, y + 14, x - 14, y + 30, x - 6, y + 30);
    //right hand
    fill(colour);
    ellipse(x - 22.5, y + 14, 12, 12);

    //RIGHT LEG
    fill(hitColour);
    //right calf
    quad(x - 11, y + 57, x - 7, y + 72, x - 3, y + 72, x - 6, y + 57);
    fill(colour);
    //right quad
    quad(x - 7, y + 40, x - 13, y + 53, x - 6, y + 60, x + 11, y + 45);
    //right knee
    arc(x - 8, y + 56, 11, 11, radians(110), radians(250));
    //right foot
    fill(hitColour);
    ellipse(x - 7, y + 72, 12, 6);

    //TORSO
    //upper body
    quad(x + 3, y, x, y, x - 9, y + 45, x + 28, y + 45);
    //lower body
    fill(colour);
    arc(x + 10, y + 40, 40, 25, radians(10), radians(170), OPEN);

    //HEAD
    fill(hitColour);
    rectMode(CENTER);
    rect(x, y + 3, 30, 30, 30);
    rectMode(CORNER);
    if (boss) {
      stroke(0);
      line(x - 4, y + 2, x + 2, y - 1);
      line(x - 9, y + 2, x - 15, y - 1);
    }
    //eyes
    ellipse(x - 2, y + 4, 2, 2);
    ellipse(x - 11, y + 4, 2, 2);

    //LEFT ARM
    //left forearm
    quad(x, y + 12, x - 5, y + 12, x + 4, y + 31, x + 10, y + 31);
    //left upper arm
    quad(x + 20.5, y + 17, x + 5.5, y + 17, x + 4, y + 32, x + 16, y + 32);
    //left shoulder
    arc(x + 13, y + 18, 15, 15, radians(180), radians(0), OPEN);
    //left elbow
    arc(x + 10, y + 31, 12, 10, radians(0), radians(180), OPEN);
    //left hand
    fill(colour);
    ellipse(x - 2.5, y + 12, 12, 12);

    //LEFT LEG
    fill(hitColour);
    //left calf
    quad(x + 8, y + 57, x + 12, y + 72, x + 16, y + 72, x + 13, y + 57);
    fill(colour);
    //left quad
    quad(x + 14, y + 40, x + 6, y + 53, x + 13, y + 60, x + 27, y + 48);
    //left knee
    arc(x + 11, y + 56, 11, 11, radians(110), radians(250));
    //left leg joint
    arc(x + 20, y + 45, 15, 15, radians(180), radians(50), OPEN);
    //left foot
    fill(hitColour);
    ellipse(x + 12, y + 72, 12, 6);
  } else {
    //RIGHT ARM
    fill(hitColour);
    //right upper arm
    quad(x - 2.5, y + 18, x + 12.5, y + 18, x + 14, y + 31, x + 2, y + 31);
    //right shoulder
    arc(x + 5, y + 19, 15, 15, radians(180), radians(0), OPEN);
    //right elbow
    arc(x + 8, y + 30, 12, 10, radians(0), radians(180), OPEN);
    //right forearm
    quad(x + 20, y + 14, x + 25, y + 14, x + 14, y + 30, x + 6, y + 30);
    //right hand
    fill(colour);
    ellipse(x + 22.5, y + 14, 12, 12);

    //RIGHT LEG
    fill(hitColour);
    //right calf
    quad(x + 11, y + 57, x + 7, y + 72, x + 3, y + 72, x + 6, y + 57);
    fill(colour);
    //right quad
    quad(x + 7, y + 40, x + 13, y + 53, x + 6, y + 60, x - 11, y + 45);
    //right knee
    arc(x + 8, y + 56, 11, 11, radians(320), radians(60));
    //right leg joint
    arc(x - 1, y + 45, 15, 15, radians(100), radians(330), OPEN);
    //right foot
    fill(hitColour);
    ellipse(x + 7, y + 72, 12, 6);

    //TORSO
    //upper body
    quad(x - 3, y, x, y, x + 9, y + 45, x - 28, y + 45);
    //lower body
    fill(colour);
    arc(x - 10, y + 40, 40, 25, radians(10), radians(170), OPEN);

    //HEAD
    fill(hitColour);
    rectMode(CENTER);
    rect(x, y + 3, 30, 30, 30);
    if (boss) {
      stroke(0);
      line(x + 4, y + 2, x - 2, y - 1);
      line(x + 9, y + 2, x + 15, y - 1);
    }
    rectMode(CORNER);
    //eyes
    ellipse(x + 2, y + 4, 2, 2);
    ellipse(x + 11, y + 4, 2, 2);

    //LEFT ARM
    //left forearm
    quad(x, y + 12, x + 5, y + 12, x - 4, y + 31, x - 10, y + 31);
    //left upper arm
    quad(x - 20.5, y + 17, x - 5.5, y + 17, x - 4, y + 32, x - 16, y + 32);
    //left shoulder
    arc(x - 13, y + 18, 15, 15, radians(180), radians(0), OPEN);
    //left elbow
    arc(x - 10, y + 31, 12, 10, radians(0), radians(180), OPEN);
    //left hand
    fill(colour);
    ellipse(x + 2.5, y + 12, 12, 12);

    //LEFT LEG
    fill(hitColour);
    //left calf
    quad(x - 8, y + 57, x - 12, y + 72, x - 16, y + 72, x - 13, y + 57);
    fill(colour);
    //left quad
    quad(x - 14, y + 40, x - 6, y + 53, x - 13, y + 60, x - 27, y + 48);
    //left knee
    arc(x - 11, y + 56, 11, 11, radians(320), radians(60));
    //left leg joint
    arc(x - 20, y + 45, 15, 15, radians(100), radians(330), OPEN);
    //left foot
    fill(hitColour);
    ellipse(x - 12, y + 72, 12, 6);
  }
}

function pIdle3(x, y, direction, colour, hit, boss) {
  let hitColour;
  if (hit) {
    hitColour = "red";
  } else {
    hitColour = "white";
  }
  if (direction == "left") {
    //RIGHT ARM
    fill(hitColour);
    //right upper arm
    quad(x + 2.5, y + 21, x - 12.5, y + 21, x - 14, y + 34, x - 2, y + 34);
    //right shoulder
    arc(x - 5, y + 22, 15, 15, radians(180), radians(0), OPEN);
    //right elbow
    arc(x - 8, y + 33, 12, 10, radians(0), radians(180), OPEN);
    //right forearm
    quad(x - 20, y + 17, x - 25, y + 17, x - 14, y + 33, x - 6, y + 33);
    //right hand
    fill(colour);
    ellipse(x - 22.5, y + 17, 12, 12);

    //RIGHT LEG
    fill(hitColour);
    //right calf
    quad(x - 11, y + 57, x - 7, y + 72, x - 3, y + 72, x - 6, y + 57);
    fill(colour);
    //right quad
    quad(x - 7, y + 40, x - 13, y + 53, x - 6, y + 60, x + 11, y + 45);
    //right knee
    arc(x - 8, y + 56, 11, 11, radians(110), radians(250));
    //right foot
    fill(hitColour);
    ellipse(x - 7, y + 72, 12, 6);

    //TORSO
    //upper body
    quad(x + 3, y, x, y, x - 9, y + 45, x + 28, y + 45);
    //lower body
    fill(colour);
    arc(x + 10, y + 40, 40, 25, radians(10), radians(170), OPEN);

    //HEAD
    fill(hitColour);
    rectMode(CENTER);
    rect(x, y + 3, 30, 30, 30);
    if (boss) {
      stroke(0);
      line(x - 4, y + 1, x + 2, y - 2);
      line(x - 9, y + 1, x - 15, y - 2);
    }
    rectMode(CORNER);
    //eyes
    ellipse(x - 2, y + 4, 2, 2);
    ellipse(x - 11, y + 4, 2, 2);

    //LEFT ARM
    //left forearm
    quad(x, y + 15, x - 5, y + 15, x + 4, y + 34, x + 10, y + 34);
    //left upper arm
    quad(x + 20.5, y + 20, x + 5.5, y + 20, x + 4, y + 35, x + 16, y + 35);
    //left shoulder
    arc(x + 13, y + 21, 15, 15, radians(180), radians(0), OPEN);
    //left elbow
    arc(x + 10, y + 34, 12, 10, radians(0), radians(180), OPEN);
    //left hand
    fill(colour);
    ellipse(x - 2.5, y + 15, 12, 12);

    //LEFT LEG
    fill(hitColour);
    //left calf
    quad(x + 8, y + 57, x + 12, y + 72, x + 16, y + 72, x + 13, y + 57);
    fill(colour);
    //left quad
    quad(x + 14, y + 40, x + 6, y + 53, x + 13, y + 60, x + 27, y + 48);
    //left knee
    arc(x + 11, y + 56, 11, 11, radians(110), radians(250));
    //left leg joint
    arc(x + 20, y + 45, 15, 15, radians(180), radians(50), OPEN);
    //left foot
    fill(hitColour);
    ellipse(x + 12, y + 72, 12, 6);
  } else {
    //RIGHT ARM
    fill(hitColour);
    //right upper arm
    quad(x - 2.5, y + 21, x + 12.5, y + 21, x + 14, y + 34, x + 2, y + 34);
    //right shoulder
    arc(x + 5, y + 22, 15, 15, radians(180), radians(0), OPEN);
    //right elbow
    arc(x + 8, y + 33, 12, 10, radians(0), radians(180), OPEN);
    //right forearm
    quad(x + 20, y + 17, x + 25, y + 17, x + 14, y + 33, x + 6, y + 33);
    //right hand
    fill(colour);
    ellipse(x + 22.5, y + 17, 12, 12);

    //RIGHT LEG
    fill(hitColour);
    //right calf
    quad(x + 11, y + 57, x + 7, y + 72, x + 3, y + 72, x + 6, y + 57);
    fill(colour);
    //right quad
    quad(x + 7, y + 40, x + 13, y + 53, x + 6, y + 60, x - 11, y + 45);
    //right knee
    arc(x + 8, y + 56, 11, 11, radians(320), radians(60));
    //right leg joint
    arc(x - 1, y + 45, 15, 15, radians(100), radians(330), OPEN);
    //right foot
    fill(hitColour);
    ellipse(x + 7, y + 72, 12, 6);

    //TORSO
    //upper body
    quad(x - 3, y, x, y, x + 9, y + 45, x - 28, y + 45);
    //lower body
    fill(colour);
    arc(x - 10, y + 40, 40, 25, radians(10), radians(170), OPEN);

    //HEAD
    fill(hitColour);
    rectMode(CENTER);
    rect(x, y + 3, 30, 30, 30);
    if (boss) {
      stroke(0);
      line(x + 4, y + 2, x - 2, y - 1);
      line(x + 9, y + 2, x + 15, y - 1);
    }
    rectMode(CORNER);
    //eyes
    ellipse(x + 2, y + 4, 2, 2);
    ellipse(x + 11, y + 4, 2, 2);

    //LEFT ARM
    //left forearm
    quad(x, y + 15, x + 5, y + 15, x - 4, y + 34, x - 10, y + 34);
    //left upper arm
    quad(x - 20.5, y + 20, x - 5.5, y + 20, x - 4, y + 35, x - 16, y + 35);
    //left shoulder
    arc(x - 13, y + 21, 15, 15, radians(180), radians(0), OPEN);
    //left elbow
    arc(x - 10, y + 34, 12, 10, radians(0), radians(180), OPEN);
    //left hand
    fill(colour);
    ellipse(x + 2.5, y + 15, 12, 12);

    //LEFT LEG
    fill(hitColour);
    //left calf
    quad(x - 8, y + 57, x - 12, y + 72, x - 16, y + 72, x - 13, y + 57);
    fill(colour);
    //left quad
    quad(x - 14, y + 40, x - 6, y + 53, x - 13, y + 60, x - 27, y + 48);
    //left knee
    arc(x - 11, y + 56, 11, 11, radians(320), radians(60));
    //left leg joint
    arc(x - 20, y + 45, 15, 15, radians(100), radians(330), OPEN);
    //left foot
    fill(hitColour);
    ellipse(x - 12, y + 72, 12, 6);
  }
}

function pJump(x, y, direction, colour, hit, boss) {
  let hitColour;
  if (hit) {
    hitColour = "red";
  } else {
    hitColour = "white";
  }
  if (direction == "left") {
    //RIGHT ARM
    fill(hitColour);
    //right upper arm
    quad(x + 10, y + 22, x + 10, y + 5, x - 20, y + 15, x - 20, y + 20);
    //right forearm
    quad(x - 20, y + 15, x - 28, y + 16, x - 28, y + 20, x - 20, y + 20);
    //right hand
    fill(colour);
    ellipse(x - 29, y + 17, 12, 12);

    //RIGHT LEG
    fill(hitColour);
    //right calf
    quad(x - 15, y + 49, x - 11, y + 64, x - 7, y + 64, x - 10, y + 49);
    fill(colour);
    //right quad
    quad(x - 6, y + 40, x - 15, y + 41, x - 15, y + 51, x + 8, y + 47);
    //right knee
    arc(x - 12, y + 46, 11, 11, radians(120), radians(250));
    //right foot
    fill(hitColour);
    ellipse(x - 10, y + 67, 12, 6);

    //TORSO
    //upper body
    quad(x + 3, y, x, y, x - 9, y + 42, x + 28, y + 42);
    //lower body
    fill(colour);
    arc(x + 10, y + 37, 40, 25, radians(10), radians(170), OPEN);

    //HEAD
    fill(hitColour);
    rectMode(CENTER);
    rect(x, y, 30, 30, 30);
    if (boss) {
      stroke(0);
      line(x - 4, y - 1, x + 2, y - 4);
      line(x - 9, y - 1, x - 15, y - 4);
    }
    rectMode(CORNER);
    //eyes
    ellipse(x - 2, y + 1, 2, 2);
    ellipse(x - 11, y + 1, 2, 2);

    //LEFT ARM
    //left upper arm
    quad(x + 14, y + 7, x + 14, y + 21, x + 23, y + 19, x + 28, y + 9);
    //left shoulder
    arc(x + 15, y + 14, 15, 13, radians(90), radians(270));
    //left elbow
    arc(x + 25, y + 14, 14, 10, radians(270), radians(40), OPEN);
    //left hand
    fill(colour);
    ellipse(x + 22, y + 19, 12, 12);

    //LEFT LEG
    fill(hitColour);
    //left calf
    quad(x + 12, y + 52, x + 16, y + 72, x + 20, y + 72, x + 17, y + 52);
    fill(colour);
    //left quad
    quad(x + 9, y + 40, x + 11, y + 53, x + 19, y + 53, x + 25, y + 42);
    //left leg joint
    arc(x + 17, y + 42, 15, 15, radians(180), radians(0), OPEN);
    //left foot
    fill(hitColour);
    ellipse(x + 17, y + 70, 6, 12);
  } else {
    //RIGHT ARM
    fill(hitColour);
    //right upper arm
    quad(x - 10, y + 22, x - 10, y + 5, x + 20, y + 15, x + 20, y + 20);
    //right forearm
    quad(x + 20, y + 15, x + 28, y + 16, x + 28, y + 20, x + 20, y + 20);
    //right hand
    fill(colour);
    ellipse(x + 29, y + 17, 12, 12);

    //RIGHT LEG
    fill(hitColour);
    //right calf
    quad(x + 15, y + 49, x + 11, y + 64, x + 7, y + 64, x + 10, y + 49);
    fill(colour);
    //right quad
    quad(x + 6, y + 40, x + 15, y + 41, x + 15, y + 51, x - 8, y + 47);
    //right knee
    arc(x + 12, y + 46, 11, 11, radians(290), radians(60));
    //right foot
    fill(hitColour);
    ellipse(x + 10, y + 67, 12, 6);

    //TORSO
    //upper body
    quad(x - 3, y, x, y, x + 9, y + 42, x - 28, y + 42);
    //lower body
    fill(colour);
    arc(x - 10, y + 37, 40, 25, radians(10), radians(170), OPEN);

    //HEAD
    fill(hitColour);
    rectMode(CENTER);
    rect(x, y, 30, 30, 30);
    if (boss) {
      stroke(0);
      line(x + 4, y - 1, x - 2, y - 4);
      line(x + 9, y - 1, x + 15, y - 4);
    }
    rectMode(CORNER);
    //eyes
    ellipse(x + 2, y + 1, 2, 2);
    ellipse(x + 11, y + 1, 2, 2);

    //LEFT ARM
    //left upper arm
    quad(x - 14, y + 7, x - 14, y + 21, x - 23, y + 19, x - 28, y + 9);
    //left shoulder
    arc(x - 15, y + 15, 15, 13, radians(270), radians(90));
    //left elbow
    arc(x - 25, y + 14, 14, 10, radians(140), radians(270), OPEN);
    //left hand
    fill(colour);
    ellipse(x - 22, y + 19, 12, 12);

    //LEFT LEG
    fill(hitColour);
    //left calf
    quad(x - 12, y + 52, x - 16, y + 72, x - 20, y + 72, x - 17, y + 52);
    fill(colour);
    //left quad
    quad(x - 9, y + 40, x - 11, y + 53, x - 19, y + 53, x - 25, y + 42);
    //left leg joint
    arc(x - 17, y + 42, 15, 15, radians(180), radians(0), OPEN);
    //left foot
    fill(hitColour);
    ellipse(x - 17, y + 70, 6, 12);
  }
}

function pRightPunch1(x, y, direction, colour, hit, boss) {
  let hitColour;
  if (hit) {
    hitColour = "red";
  } else {
    hitColour = "white";
  }
  if (direction == "left") {
    //RIGHT ARM
    fill(hitColour);
    //right upper arm
    quad(x + 2.5, y + 18, x - 12.5, y + 18, x - 14, y + 31, x - 2, y + 31);
    //right shoulder
    arc(x - 5, y + 19, 15, 15, radians(180), radians(0), OPEN);
    //right elbow
    arc(x - 8, y + 30, 12, 10, radians(0), radians(180), OPEN);
    //right forearm
    quad(x - 20, y + 14, x - 25, y + 14, x - 14, y + 30, x - 6, y + 30);
    //right hand
    fill(colour);
    ellipse(x - 22.5, y + 14, 12, 12);

    //RIGHT LEG
    fill(hitColour);
    //right calf
    quad(x - 11, y + 57, x - 7, y + 72, x - 3, y + 72, x - 6, y + 57);
    fill(colour);
    //right quad
    quad(x - 6, y + 40, x - 13, y + 53, x - 6, y + 60, x + 8, y + 45);
    //right knee
    arc(x - 8, y + 56, 11, 11, radians(120), radians(220));
    //right leg joint
    arc(x + 1, y + 42, 15, 15, radians(120), radians(350), OPEN);
    //right foot
    fill(hitColour);
    ellipse(x - 7, y + 72, 12, 6);

    //TORSO
    //upper body
    quad(x + 3, y, x, y, x - 12, y + 42, x + 25, y + 42);
    //lower body
    fill(colour);
    arc(x + 6, y + 37, 38, 25, radians(10), radians(170), OPEN);

    //HEAD
    fill(hitColour);
    rectMode(CENTER);
    rect(x, y, 30, 30, 30);
    if (boss) {
      stroke(0);
      line(x - 6, y - 1, x, y - 4);
      line(x - 12, y - 1, x - 14, y - 4);
    }
    rectMode(CORNER);
    //eyes
    ellipse(x - 5, y + 1, 2, 2);
    ellipse(x - 14, y + 1, 2, 2);

    //LEFT ARM
    //left forearm
    quad(x - 3, y + 12, x - 8, y + 12, x + 1, y + 31, x + 7, y + 31);
    //left upper arm
    quad(x + 17.5, y + 17, x + 2.5, y + 17, x + 1, y + 32, x + 13, y + 32);
    //left shoulder
    arc(x + 10, y + 18, 15, 15, radians(180), radians(0), OPEN);
    //left elbow
    arc(x + 7, y + 31, 12, 10, radians(0), radians(180), OPEN);
    //left hand
    fill(colour);
    ellipse(x - 5.5, y + 12, 12, 12);

    //LEFT LEG
    fill(hitColour);
    //left calf
    quad(x + 16, y + 56, x + 22, y + 72, x + 26, y + 72, x + 21, y + 54);
    fill(colour);
    //left quad
    quad(x + 8, y + 40, x + 13, y + 53, x + 23, y + 53, x + 23, y + 42);
    //left knee
    arc(x + 19, y + 52, 11, 11, radians(110), radians(180));
    //left leg joint
    arc(x + 15, y + 42, 15, 15, radians(180), radians(0), OPEN);
    //left foot
    fill(hitColour);
    ellipse(x + 24, y + 69, 6, 12);
  } else {
    //RIGHT ARM
    fill(hitColour);
    //right upper arm
    quad(x - 2.5, y + 18, x + 12.5, y + 18, x + 14, y + 31, x + 2, y + 31);
    //right shoulder
    arc(x + 5, y + 19, 15, 15, radians(180), radians(0), OPEN);
    //right elbow
    arc(x + 8, y + 30, 12, 10, radians(0), radians(180), OPEN);
    //right forearm
    quad(x + 20, y + 14, x + 25, y + 14, x + 14, y + 30, x + 6, y + 30);
    //right hand
    fill(colour);
    ellipse(x + 22.5, y + 14, 12, 12);

    //RIGHT LEG
    fill(hitColour);
    //right calf
    quad(x + 11, y + 57, x + 7, y + 72, x + 3, y + 72, x + 6, y + 57);
    fill(colour);
    //right quad
    quad(x + 6, y + 40, x + 13, y + 53, x + 6, y + 60, x - 8, y + 45);
    //right knee
    arc(x + 8, y + 56, 11, 11, radians(320), radians(60));
    //right leg joint
    arc(x - 1, y + 42, 15, 15, radians(120), radians(350), OPEN);
    //right foot
    fill(hitColour);
    ellipse(x + 7, y + 72, 12, 6);

    //TORSO
    //upper body
    quad(x - 3, y, x, y, x + 12, y + 42, x - 25, y + 42);
    //lower body
    fill(colour);
    arc(x - 6, y + 37, 38, 25, radians(10), radians(170), OPEN);

    //HEAD
    fill(hitColour);
    rectMode(CENTER);
    rect(x, y, 30, 30, 30);
    if (boss) {
      stroke(0);
      line(x + 6, y - 1, x, y - 4);
      line(x + 12, y - 1, x + 14, y - 4);
    }
    rectMode(CORNER);
    //eyes
    ellipse(x + 5, y + 1, 2, 2);
    ellipse(x + 14, y + 1, 2, 2);

    //LEFT ARM
    //left forearm
    quad(x + 3, y + 12, x + 8, y + 12, x - 1, y + 31, x - 7, y + 31);
    //left upper arm
    quad(x - 17.5, y + 17, x - 2.5, y + 17, x - 1, y + 32, x - 13, y + 32);
    //left shoulder
    arc(x - 10, y + 18, 15, 15, radians(180), radians(0), OPEN);
    //left elbow
    arc(x - 7, y + 31, 12, 10, radians(0), radians(180), OPEN);
    //left hand
    fill(colour);
    ellipse(x + 5.5, y + 12, 12, 12);

    //LEFT LEG
    fill(hitColour);
    //left calf
    quad(x - 16, y + 56, x - 22, y + 72, x - 26, y + 72, x - 21, y + 54);
    fill(colour);
    //left quad
    quad(x - 8, y + 40, x - 13, y + 53, x - 23, y + 53, x - 23, y + 42);
    //left knee
    arc(x - 19, y + 52, 11, 11, radians(0), radians(70));
    //left leg joint
    arc(x - 15, y + 42, 15, 15, radians(180), radians(0), OPEN);
    //left foot
    fill(hitColour);
    ellipse(x - 24, y + 69, 6, 12);
  }
}

function pRightPunch2(x, y, direction, colour, hit, boss) {
  let hitColour;
  if (hit) {
    hitColour = "red";
  } else {
    hitColour = "white";
  }
  if (direction == "left") {
    //RIGHT ARM
    fill(hitColour);
    //right upper arm
    quad(x + 17, y + 18, x - 12.5, y + 18, x + 15, y + 31, x + 12, y + 31);
    //right shoulder
    arc(x + 10, y + 19, 15, 15, radians(180), radians(0), OPEN);

    //RIGHT LEG
    fill(hitColour);
    //left calf
    quad(x - 11, y + 57, x - 7, y + 72, x - 3, y + 72, x - 6, y + 57);
    fill(colour);
    //left quad
    quad(x - 6, y + 40, x - 13, y + 53, x - 6, y + 60, x + 8, y + 45);
    //left knee
    arc(x - 8, y + 56, 11, 11, radians(120), radians(220));
    //left leg joint
    arc(x + 1, y + 42, 15, 15, radians(120), radians(350), OPEN);
    //left foot
    fill(hitColour);
    ellipse(x - 7, y + 72, 12, 6);

    //TORSO
    //upper body
    quad(x + 1, y, x - 2, y, x - 14, y + 42, x + 23, y + 42);
    //lower body
    fill(colour);
    arc(x + 4, y + 37, 38, 25, radians(10), radians(170), OPEN);

    //HEAD
    fill(hitColour);
    rectMode(CENTER);
    rect(x, y, 30, 30, 30);
    if (boss) {
      stroke(0);
      line(x - 9, y, x - 3, y - 3);
    }
    rectMode(CORNER);
    //eyes
    ellipse(x - 8, y + 1, 2, 2);

    //LEFT ARM
    //left forearm
    quad(x - 20, y + 15, x - 25, y + 15, x - 19, y + 24, x - 13, y + 24);
    //left upper arm
    quad(x + 5, y + 24, x - 3, y + 11, x - 15, y + 19, x - 18, y + 25);
    //left shoulder
    arc(x, y + 18, 15, 15, radians(230), radians(60), OPEN);
    //left hand
    fill(colour);
    ellipse(x - 25, y + 12, 12, 12);

    //LEFT LEG
    fill(hitColour);
    //left calf
    quad(x + 13, y + 56, x + 20, y + 67, x + 24, y + 68, x + 18, y + 54);
    fill(colour);
    //left quad
    quad(x + 5, y + 40, x + 10, y + 53, x + 20, y + 53, x + 20, y + 42);
    //left knee
    arc(x + 16, y + 52, 11, 11, radians(110), radians(180));
    //left leg joint
    arc(x + 12, y + 42, 15, 15, radians(180), radians(0), OPEN);
    //left foot
    fill(hitColour);
    ellipse(x + 23, y + 69, 6, 12);
  } else {
    //RIGHT ARM
    fill(hitColour);
    //right upper arm
    quad(x - 17, y + 18, x + 12.5, y + 18, x - 15, y + 31, x - 12, y + 31);
    //right shoulder
    arc(x - 10, y + 19, 15, 15, radians(180), radians(0), OPEN);

    //RIGHT LEG
    fill(hitColour);
    //left calf
    quad(x + 11, y + 57, x + 7, y + 72, x + 3, y + 72, x + 6, y + 57);
    fill(colour);
    //left quad
    quad(x + 6, y + 40, x + 13, y + 53, x + 6, y + 60, x - 8, y + 45);
    //left knee
    arc(x + 8, y + 56, 11, 11, radians(320), radians(60));
    //left leg joint
    arc(x - 1, y + 42, 15, 15, radians(120), radians(350), OPEN);
    //left foot
    fill(hitColour);
    ellipse(x + 7, y + 72, 12, 6);

    //TORSO
    //upper body
    quad(x - 1, y, x + 2, y, x + 14, y + 42, x - 23, y + 42);
    //lower body
    fill(colour);
    arc(x - 4, y + 37, 38, 25, radians(10), radians(170), OPEN);

    //HEAD
    fill(hitColour);
    rectMode(CENTER);
    rect(x, y, 30, 30, 30);
    if (boss) {
      stroke(0);
      line(x + 9, y, x - 3, y - 3);
    }
    rectMode(CORNER);
    //eyes
    ellipse(x + 8, y + 1, 2, 2);

    //LEFT ARM
    //left forearm
    quad(x + 20, y + 15, x + 25, y + 15, x + 19, y + 24, x + 13, y + 24);
    //left upper arm
    quad(x - 5, y + 24, x + 3, y + 11, x + 15, y + 19, x + 18, y + 25);
    //left shoulder
    arc(x, y + 18, 15, 15, radians(120), radians(300), OPEN);
    //left hand
    fill(colour);
    ellipse(x + 25, y + 12, 12, 12);

    //LEFT LEG
    fill(hitColour);
    //left calf
    quad(x - 13, y + 56, x - 20, y + 67, x - 24, y + 68, x - 18, y + 54);
    fill(colour);
    //left quad
    quad(x - 5, y + 40, x - 10, y + 53, x - 20, y + 53, x - 20, y + 42);
    //left knee
    arc(x - 16, y + 52, 11, 11, radians(0), radians(70));
    //left leg joint
    arc(x - 12, y + 42, 15, 15, radians(180), radians(0), OPEN);
    //left foot
    fill(hitColour);
    ellipse(x - 23, y + 69, 6, 12);
  }
}

function pRightPunch3(x, y, direction, colour, hit, boss) {
  let hitColour;
  if (hit) {
    hitColour = "red";
  } else {
    hitColour = "white";
  }
  if (direction == "left") {
    //RIGHT ARM
    fill(hitColour);
    //right upper arm
    quad(x + 17, y + 16, x - 3, y + 16, x + 9, y + 29, x + 21, y + 29);
    //right shoulder
    arc(x + 10, y + 19, 15, 15, radians(160), radians(340), OPEN);
    //right elbow
    arc(x + 15, y + 28, 12, 10, radians(0), radians(180), OPEN);

    //RIGHT LEG
    fill(hitColour);
    //left calf
    quad(x - 11, y + 57, x - 7, y + 72, x - 3, y + 72, x - 6, y + 57);
    fill(colour);
    //left quad
    quad(x - 12, y + 40, x - 13, y + 53, x - 6, y + 60, x + 2, y + 45);
    //left knee
    arc(x - 8, y + 56, 11, 11, radians(120), radians(220));
    //left foot
    fill(hitColour);
    ellipse(x - 7, y + 72, 12, 6);

    //TORSO
    //upper body
    quad(x + 1, y, x - 2, y, x - 14, y + 42, x + 23, y + 42);
    //lower body
    fill(colour);
    arc(x + 4, y + 37, 38, 25, radians(10), radians(170), OPEN);

    //HEAD
    fill(hitColour);
    rectMode(CENTER);
    rect(x, y, 30, 30, 30);
    if (boss) {
      stroke(0);
      line(x - 9, y, x - 3, y - 3);
    }
    rectMode(CORNER);
    //eyes
    ellipse(x - 8, y + 1, 2, 2);

    //LEFT ARM
    //left forearm
    quad(x - 30, y + 10, x - 40, y + 10, x - 21, y + 17, x - 17, y + 13);
    //left upper arm
    quad(x - 3, y + 26, x + 1, y + 11, x - 18, y + 11, x - 20, y + 16);
    //left shoulder
    arc(x - 4, y + 18, 15, 15, radians(290), radians(90), OPEN);
    //left hand
    fill(colour);
    ellipse(x - 39, y + 10, 12, 12);

    //LEFT LEG
    fill(hitColour);
    //left calf
    quad(x + 10, y + 56, x + 18, y + 67, x + 25, y + 68, x + 14, y + 54);
    fill(colour);
    //left quad
    quad(x + 1, y + 40, x + 6, y + 53, x + 16, y + 53, x + 16, y + 42);
    //left knee
    arc(x + 12, y + 52, 11, 11, radians(110), radians(180));
    //left leg joint
    arc(x + 8, y + 42, 15, 15, radians(180), radians(0), OPEN);
    //left foot
    fill(hitColour);
    ellipse(x + 23, y + 69, 6, 12);
  } else {
    //RIGHT ARM
    fill(hitColour);
    //right upper arm
    quad(x - 17, y + 16, x + 3, y + 16, x - 9, y + 29, x - 21, y + 29);
    //right shoulder
    arc(x - 10, y + 19, 15, 15, radians(200), radians(20), OPEN);
    //right elbow
    arc(x - 15, y + 28, 12, 10, radians(0), radians(180), OPEN);

    //RIGHT LEG
    fill(hitColour);
    //left calf
    quad(x + 11, y + 57, x + 7, y + 72, x + 3, y + 72, x + 6, y + 57);
    fill(colour);
    //left quad
    quad(x + 12, y + 40, x + 13, y + 53, x + 6, y + 60, x - 2, y + 45);
    //left knee
    arc(x + 8, y + 56, 11, 11, radians(320), radians(60));
    //left foot
    fill(hitColour);
    ellipse(x + 7, y + 72, 12, 6);

    //TORSO
    //upper body
    quad(x - 1, y, x + 2, y, x + 14, y + 42, x - 23, y + 42);
    //lower body
    fill(colour);
    arc(x - 4, y + 37, 38, 25, radians(10), radians(170), OPEN);

    //HEAD
    fill(hitColour);
    rectMode(CENTER);
    rect(x, y, 30, 30, 30);
    if (boss) {
      stroke(0);
      line(x + 9, y, x - 3, y - 3);
    }
    rectMode(CORNER);
    //eyes
    ellipse(x + 8, y + 1, 2, 2);

    //LEFT ARM
    //left forearm
    quad(x + 30, y + 10, x + 40, y + 10, x + 21, y + 17, x + 17, y + 13);
    //left upper arm
    quad(x + 3, y + 26, x - 1, y + 11, x + 18, y + 11, x + 20, y + 16);
    //left shoulder
    arc(x + 4, y + 18, 15, 15, radians(90), radians(250), OPEN);
    //left hand
    fill(colour);
    ellipse(x + 39, y + 10, 12, 12);

    //LEFT LEG
    fill(hitColour);
    //left calf
    quad(x - 10, y + 56, x - 18, y + 67, x - 25, y + 68, x - 14, y + 54);
    fill(colour);
    //left quad
    quad(x - 1, y + 40, x - 6, y + 53, x - 16, y + 53, x - 16, y + 42);
    //left knee
    arc(x - 12, y + 52, 11, 11, radians(0), radians(70));
    //left leg joint
    arc(x - 8, y + 42, 15, 15, radians(180), radians(0), OPEN);
    //left foot
    fill(hitColour);
    ellipse(x - 23, y + 69, 6, 12);
  }
}

function pLeftPunch1(x, y, direction, colour, hit, boss) {
  let hitColour;
  if (hit) {
    hitColour = "red";
  } else {
    hitColour = "white";
  }
  if (direction == "left") {
    //RIGHT ARM
    fill(hitColour);
    //right hand
    fill(colour);
    ellipse(x - 11, y + 25, 12, 12);

    //RIGHT LEG
    fill(hitColour);
    //right calf
    quad(x - 11, y + 57, x - 7, y + 72, x - 3, y + 72, x - 6, y + 57);
    fill(colour);
    //right quad
    quad(x - 12, y + 40, x - 13, y + 53, x - 6, y + 60, x + 2, y + 45);
    //right knee
    arc(x - 8, y + 56, 11, 11, radians(120), radians(220));
    //right foot
    fill(hitColour);
    ellipse(x - 7, y + 72, 12, 6);

    //TORSO
    //upper body
    quad(x + 1, y, x - 2, y, x - 14, y + 42, x + 23, y + 42);
    //lower body
    fill(colour);
    arc(x + 4, y + 37, 38, 25, radians(10), radians(170), OPEN);

    //HEAD
    fill(hitColour);
    rectMode(CENTER);
    rect(x, y, 30, 30, 30);
    if (boss) {
      stroke(0);
      line(x - 9, y, x - 3, y - 3);
    }
    rectMode(CORNER);
    //eyes
    ellipse(x - 8, y + 1, 2, 2);

    //LEFT ARM
    //left forearm
    quad(x - 15, y + 7, x - 20, y + 7, x - 11, y + 17, x - 7, y + 13);
    //left upper arm
    quad(x + 6, y + 26, x + 8, y + 11, x - 5, y + 11, x - 6, y + 19);
    //left shoulder
    arc(x + 6, y + 18, 15, 15, radians(280), radians(100), OPEN);
    //left elbow
    ellipse(x - 5, y + 15, 9, 9);
    //left hand
    fill(colour);
    ellipse(x - 18, y + 8, 12, 12);

    //LEFT LEG
    fill(hitColour);
    //left calf
    quad(x + 8, y + 56, x + 16, y + 67, x + 21, y + 68, x + 13, y + 54);
    fill(colour);
    //left quad
    quad(x + 1, y + 40, x + 6, y + 53, x + 16, y + 53, x + 16, y + 42);
    //left knee
    arc(x + 12, y + 52, 11, 11, radians(110), radians(180));
    //left leg joint
    arc(x + 8, y + 42, 15, 15, radians(180), radians(0), OPEN);
    //left foot
    fill(hitColour);
    ellipse(x + 19, y + 69, 6, 12);
  } else {
    //RIGHT ARM
    fill(hitColour);
    //right hand
    fill(colour);
    ellipse(x + 11, y + 25, 12, 12);

    //RIGHT LEG
    fill(hitColour);
    //right calf
    quad(x + 11, y + 57, x + 7, y + 72, x + 3, y + 72, x + 6, y + 57);
    fill(colour);
    //right quad
    quad(x + 12, y + 40, x + 13, y + 53, x + 6, y + 60, x - 2, y + 45);
    //right knee
    arc(x + 8, y + 56, 11, 11, radians(320), radians(60));
    //right foot
    fill(hitColour);
    ellipse(x + 7, y + 72, 12, 6);

    //TORSO
    //upper body
    quad(x - 1, y, x + 2, y, x + 14, y + 42, x - 23, y + 42);
    //lower body
    fill(colour);
    arc(x - 4, y + 37, 38, 25, radians(10), radians(170), OPEN);

    //HEAD
    fill(hitColour);
    rectMode(CENTER);
    rect(x, y, 30, 30, 30);
    if (boss) {
      stroke(0);
      line(x + 9, y, x + 3, y - 3);
    }
    rectMode(CORNER);
    //eyes
    ellipse(x + 8, y + 1, 2, 2);

    //LEFT ARM
    //left forearm
    quad(x + 15, y + 7, x + 20, y + 7, x + 11, y + 17, x + 7, y + 13);
    //left upper arm
    quad(x - 6, y + 26, x - 8, y + 11, x + 5, y + 11, x + 6, y + 19);
    //left shoulder
    arc(x - 6, y + 18, 15, 15, radians(80), radians(260), OPEN);
    //left elbow
    ellipse(x + 5, y + 15, 9, 9);
    //left hand
    fill(colour);
    ellipse(x + 18, y + 8, 12, 12);

    //LEFT LEG
    fill(hitColour);
    //left calf
    quad(x - 8, y + 56, x - 16, y + 67, x - 21, y + 68, x - 13, y + 54);
    fill(colour);
    //left quad
    quad(x - 1, y + 40, x - 6, y + 53, x - 16, y + 53, x - 16, y + 42);
    //left knee
    arc(x - 12, y + 52, 11, 11, radians(0), radians(70));
    //left leg joint
    arc(x - 8, y + 42, 15, 15, radians(180), radians(0), OPEN);
    //left foot
    fill(hitColour);
    ellipse(x - 19, y + 69, 6, 12);
  }
}

function pLeftPunch2(x, y, direction, colour, hit, boss) {
  let hitColour;
  if (hit) {
    hitColour = "red";
  } else {
    hitColour = "white";
  }
  if (direction == "left") {
    //RIGHT ARM
    fill(hitColour);
    //right upper arm
    quad(x - 5, y + 24, x - 7, y + 8, x - 18, y + 17, x - 15, y + 23);
    //right forearm
    quad(x - 25, y + 14, x - 27, y + 16, x - 20, y + 24, x - 16, y + 18);
    //right elbow
    arc(x - 17, y + 17, 20, 15, radians(60), radians(120));
    //right hand
    fill(colour);
    ellipse(x - 24, y + 15, 12, 12);

    //RIGHT LEG
    fill(hitColour);
    //right calf
    quad(x - 11, y + 57, x - 7, y + 72, x - 3, y + 72, x - 6, y + 57);
    fill(colour);
    //right quad
    quad(x - 12, y + 40, x - 13, y + 53, x - 6, y + 60, x + 2, y + 45);
    //right knee
    arc(x - 8, y + 56, 11, 11, radians(120), radians(220));
    //right foot
    fill(hitColour);
    ellipse(x - 7, y + 72, 12, 6);

    //TORSO
    //upper body
    quad(x + 1, y, x - 2, y, x - 14, y + 42, x + 23, y + 42);
    //lower body
    fill(colour);
    arc(x + 4, y + 37, 38, 25, radians(10), radians(170), OPEN);

    //HEAD
    fill(hitColour);
    rectMode(CENTER);
    rect(x, y, 30, 30, 30);
    rectMode(CORNER);
    if (boss) {
      stroke(0);
      line(x - 4, y - 1, x + 2, y - 4);
      line(x - 8, y - 1, x - 12, y - 4);
    }
    //eyes
    ellipse(x - 1, y, 2, 2);
    ellipse(x - 11, y, 2, 2);

    //LEFT ARM;
    //left upper arm
    quad(x + 19, y + 23, x + 18, y + 17, x + 4, y + 17, x + 9, y + 23);
    //left shoulder
    arc(x + 11, y + 18, 15, 15, radians(180), radians(0), OPEN);
    //left elbow
    arc(x + 14, y + 22, 10, 6, radians(0), radians(180), OPEN);
    //left forearm
    quad(x - 3, y + 13, x + 3, y + 13, x + 19, y + 22, x + 9, y + 22);
    //left hand
    fill(colour);
    ellipse(x + 4, y + 14, 12, 12);

    //LEFT LEG
    fill(hitColour);
    //left calf
    quad(x + 8, y + 56, x + 16, y + 67, x + 21, y + 68, x + 13, y + 54);
    fill(colour);
    //left quad
    quad(x + 1, y + 40, x + 6, y + 53, x + 16, y + 53, x + 16, y + 42);
    //left knee
    arc(x + 12, y + 52, 11, 11, radians(110), radians(180));
    //left leg joint
    arc(x + 8, y + 42, 15, 15, radians(180), radians(0), OPEN);
    //left foot
    fill(hitColour);
    ellipse(x + 19, y + 69, 6, 12);
  } else {
    //RIGHT ARM
    fill(hitColour);
    //right upper arm
    quad(x + 5, y + 24, x + 7, y + 8, x + 18, y + 17, x + 15, y + 23);
    //right forearm
    quad(x + 25, y + 14, x + 27, y + 16, x + 20, y + 24, x + 16, y + 18);
    //right elbow
    arc(x + 17, y + 17, 20, 15, radians(60), radians(120));
    //right hand
    fill(colour);
    ellipse(x + 24, y + 15, 12, 12);

    //RIGHT LEG
    fill(hitColour);
    //left calf
    quad(x + 11, y + 57, x + 7, y + 72, x + 3, y + 72, x + 6, y + 57);
    fill(colour);
    //left quad
    quad(x + 12, y + 40, x + 13, y + 53, x + 6, y + 60, x - 2, y + 45);
    //left knee
    arc(x + 8, y + 56, 11, 11, radians(320), radians(60));
    //left foot
    fill(hitColour);
    ellipse(x + 7, y + 72, 12, 6);

    //TORSO
    //upper body
    quad(x - 1, y, x + 2, y, x + 14, y + 42, x - 23, y + 42);
    //lower body
    fill(colour);
    arc(x - 4, y + 37, 38, 25, radians(10), radians(170), OPEN);

    //HEAD
    fill(hitColour);
    rectMode(CENTER);
    rect(x, y, 30, 30, 30);
    if (boss) {
      stroke(0);
      line(x + 4, y - 1, x - 2, y - 4);
      line(x + 8, y - 1, x + 12, y - 4);
    }
    rectMode(CORNER);
    //eyes
    ellipse(x + 1, y, 2, 2);
    ellipse(x + 11, y, 2, 2);

    //LEFT ARM;
    //left upper arm
    quad(x - 19, y + 23, x - 18, y + 17, x - 4, y + 17, x - 9, y + 23);
    //left shoulder
    arc(x - 11, y + 18, 15, 15, radians(180), radians(0), OPEN);
    //left elbow
    arc(x - 14, y + 22, 10, 6, radians(0), radians(180), OPEN);
    //left forearm
    quad(x + 3, y + 13, x - 3, y + 13, x - 19, y + 22, x - 9, y + 22);
    //left hand
    fill(colour);
    ellipse(x - 4, y + 14, 12, 12);

    //LEFT LEG
    fill(hitColour);
    //left calf
    quad(x - 8, y + 56, x - 16, y + 67, x - 21, y + 68, x - 13, y + 54);
    fill(colour);
    //left quad
    quad(x - 1, y + 40, x - 6, y + 53, x - 16, y + 53, x - 16, y + 42);
    //left knee
    arc(x - 12, y + 52, 11, 11, radians(0), radians(70));
    //left leg joint
    arc(x - 8, y + 42, 15, 15, radians(180), radians(0), OPEN);
    //left foot
    fill(hitColour);
    ellipse(x - 19, y + 69, 6, 12);
  }
}

function pLeftPunch3(x, y, direction, colour, hit, boss) {
  let hitColour;
  if (hit) {
    hitColour = "red";
  } else {
    hitColour = "white";
  }
  if (direction == "left") {
    //RIGHT ARM
    fill(hitColour);
    //right upper arm
    quad(x - 5, y + 25, x - 7, y + 9, x - 20, y + 9, x - 22, y + 14);
    //right forearm
    quad(x - 36, y + 3, x - 38, y + 5, x - 22, y + 14, x - 20, y + 9);
    //right hand
    fill(colour);
    ellipse(x - 34, y + 7, 12, 12);

    //RIGHT LEG
    fill(hitColour);
    //right calf
    quad(x - 11, y + 57, x - 7, y + 72, x - 3, y + 72, x - 6, y + 57);
    fill(colour);
    //right quad
    quad(x - 12, y + 40, x - 13, y + 53, x - 6, y + 60, x + 2, y + 45);
    //right knee
    arc(x - 8, y + 56, 11, 11, radians(120), radians(220));
    //right foot
    fill(hitColour);
    ellipse(x - 7, y + 72, 12, 6);

    //left upper arm
    quad(x + 17, y + 24, x + 19, y + 12, x + 4, y + 16, x + 9, y + 23);

    //TORSO
    //upper body
    quad(x + 1, y, x - 2, y, x - 14, y + 42, x + 23, y + 42);
    //lower body
    fill(colour);
    arc(x + 4, y + 37, 38, 25, radians(10), radians(170), OPEN);

    //HEAD
    fill(hitColour);
    rectMode(CENTER);
    rect(x, y, 30, 30, 30);
    if (boss) {
      stroke(0);
      line(x - 5, y - 1, x + 1, y - 4);
      line(x - 8, y - 1, x - 12, y - 4);
    }
    rectMode(CORNER);
    //eyes
    ellipse(x - 2, y, 2, 2);
    ellipse(x - 11, y, 2, 2);

    //LEFT ARM;
    //left elbow
    arc(x + 16, y + 18, 12, 12, radians(280), radians(90), OPEN);
    //left forearm
    quad(x, y + 12, x + 3, y + 10, x + 19, y + 12, x + 15, y + 20);
    //left hand
    fill(colour);
    ellipse(x + 3, y + 12, 12, 12);

    //LEFT LEG
    fill(hitColour);
    //left calf
    quad(x + 8, y + 58, x + 13, y + 69, x + 18, y + 70, x + 13, y + 56);
    fill(colour);
    //left quad
    quad(x + 1, y + 42, x + 6, y + 55, x + 16, y + 55, x + 16, y + 44);
    //left knee
    arc(x + 12, y + 54, 11, 11, radians(110), radians(180));
    //left leg joint
    arc(x + 8, y + 44, 15, 15, radians(180), radians(0), OPEN);
    //left foot
    fill(hitColour);
    ellipse(x + 16, y + 71, 6, 12);
  } else {
    //RIGHT ARM
    fill(hitColour);
    //right upper arm
    quad(x + 5, y + 25, x + 7, y + 9, x + 20, y + 9, x + 22, y + 14);
    //right forearm
    quad(x + 36, y + 3, x + 38, y + 5, x + 22, y + 14, x + 20, y + 9);
    //right hand
    fill(colour);
    ellipse(x + 34, y + 7, 12, 12);

    //RIGHT LEG
    fill(hitColour);
    //right calf
    quad(x + 11, y + 57, x + 7, y + 72, x + 3, y + 72, x + 6, y + 57);
    fill(colour);
    //right quad
    quad(x + 12, y + 40, x + 13, y + 53, x + 6, y + 60, x - 2, y + 45);
    //right knee
    arc(x + 8, y + 56, 11, 11, radians(320), radians(60));
    //right foot
    fill(hitColour);
    ellipse(x + 7, y + 72, 12, 6);

    //left upper arm
    quad(x - 17, y + 24, x - 19, y + 12, x - 4, y + 16, x - 9, y + 23);

    //TORSO
    //upper body
    quad(x - 1, y, x + 2, y, x + 14, y + 42, x - 23, y + 42);
    //lower body
    fill(colour);
    arc(x - 4, y + 37, 38, 25, radians(10), radians(170), OPEN);

    //HEAD
    fill(hitColour);
    rectMode(CENTER);
    rect(x, y, 30, 30, 30);
    if (boss) {
      stroke(0);
      line(x + 5, y - 1, x - 1, y - 4);
      line(x + 8, y - 1, x + 12, y - 4);
    }
    rectMode(CORNER);
    //eyes
    ellipse(x + 2, y, 2, 2);
    ellipse(x + 11, y, 2, 2);

    //LEFT ARM;
    //left elbow
    arc(x - 16, y + 18, 12, 12, radians(90), radians(260), OPEN);
    //left forearm
    quad(x, y + 12, x - 3, y + 10, x - 19, y + 12, x - 15, y + 20);
    //left hand
    fill(colour);
    ellipse(x - 3, y + 12, 12, 12);

    //LEFT LEG
    fill(hitColour);
    //left calf
    quad(x - 8, y + 58, x - 13, y + 69, x - 18, y + 70, x - 13, y + 56);
    fill(colour);
    //left quad
    quad(x - 1, y + 42, x - 6, y + 55, x - 16, y + 55, x - 16, y + 44);
    //left knee
    arc(x - 12, y + 54, 11, 11, radians(0), radians(70));
    //left leg joint
    arc(x - 8, y + 44, 15, 15, radians(180), radians(0), OPEN);
    //left foot
    fill(hitColour);
    ellipse(x - 16, y + 71, 6, 12);
  }
}

function pBlock1(x, y, direction, colour, hit) {
  let hitColour;
  if (hit) {
    hitColour = "red";
  } else {
    hitColour = "white";
  }
  if (direction == "left") {
    //RIGHT ARM
    fill(hitColour);
    //right upper arm
    quad(x + 2.5, y + 18, x - 12.5, y + 18, x - 17, y + 28, x - 2, y + 31);
    //right shoulder
    arc(x - 5, y + 19, 15, 15, radians(180), radians(0), OPEN);
    //right elbow
    arc(x - 11, y + 28, 12, 10, radians(0), radians(180), OPEN);
    //right forearm
    quad(x - 15, y + 13, x - 20, y + 13, x - 16, y + 30, x - 11, y + 30);
    //right hand
    fill(colour);
    ellipse(x - 17, y + 7, 12, 12);

    //RIGHT LEG
    fill(hitColour);
    //left calf
    quad(x - 11, y + 57, x - 7, y + 72, x - 3, y + 72, x - 6, y + 57);
    fill(colour);
    //left quad
    quad(x - 6, y + 40, x - 13, y + 53, x - 6, y + 60, x + 8, y + 45);
    //left knee
    arc(x - 8, y + 56, 11, 11, radians(110), radians(220));
    //left leg joint
    arc(x + 1, y + 42, 15, 15, radians(190), radians(60), OPEN);
    //left foot
    fill(hitColour);
    ellipse(x - 7, y + 72, 12, 6);

    //TORSO
    //upper body
    quad(x + 3, y - 3, x, y - 3, x - 9, y + 42, x + 28, y + 42);
    //lower body
    fill(colour);
    arc(x + 10, y + 37, 40, 25, radians(10), radians(170), OPEN);

    //HEAD
    fill(hitColour);
    rectMode(CENTER);
    rect(x, y + 3, 30, 30, 30);
    rectMode(CORNER);
    //eyes
    ellipse(x - 2, y + 4, 2, 2);
    ellipse(x - 11, y + 4, 2, 2);

    //LEFT ARM
    //left forearm
    quad(x + 1, y + 12, x - 4, y + 12, x - 1, y + 28, x + 4, y + 28);
    //left upper arm
    quad(x + 20.5, y + 17, x + 5.5, y + 17, x, y + 29, x + 12, y + 29);
    //left shoulder
    arc(x + 13, y + 18, 15, 15, radians(180), radians(0), OPEN);
    //left elbow
    arc(x + 6, y + 28, 12, 10, radians(0), radians(180), OPEN);
    //left hand
    fill(colour);
    ellipse(x - 2, y + 7, 12, 12);

    //LEFT LEG
    fill(hitColour);
    //left calf
    quad(x + 8, y + 57, x + 12, y + 72, x + 16, y + 72, x + 13, y + 57);
    fill(colour);
    //left quad
    quad(x + 13, y + 40, x + 6, y + 53, x + 13, y + 60, x + 27, y + 45);
    //left knee
    arc(x + 11, y + 56, 11, 11, radians(110), radians(250));
    //left leg joint
    arc(x + 20, y + 42, 15, 15, radians(190), radians(60), OPEN);
    //left foot
    fill(hitColour);
    ellipse(x + 12, y + 72, 12, 6);
  } else {
    //RIGHT ARM
    fill(hitColour);
    //right upper arm
    quad(x - 2.5, y + 18, x + 12.5, y + 18, x + 17, y + 28, x + 2, y + 31);
    //right shoulder
    arc(x + 5, y + 19, 15, 15, radians(180), radians(0), OPEN);
    //right elbow
    arc(x + 11, y + 28, 12, 10, radians(0), radians(180), OPEN);
    //right forearm
    quad(x + 15, y + 13, x + 20, y + 13, x + 16, y + 30, x + 11, y + 30);
    //right hand
    fill(colour);
    ellipse(x + 17, y + 7, 12, 12);

    //RIGHT LEG
    fill(hitColour);
    //left calf
    quad(x + 11, y + 57, x + 7, y + 72, x + 3, y + 72, x + 6, y + 57);
    fill(colour);
    //left quad
    quad(x + 6, y + 40, x + 13, y + 53, x + 6, y + 60, x - 8, y + 45);
    //left knee
    arc(x + 8, y + 56, 11, 11, radians(320), radians(60));
    //left leg joint
    arc(x - 1, y + 42, 15, 15, radians(120), radians(350), OPEN);
    //left foot
    fill(hitColour);
    ellipse(x + 7, y + 72, 12, 6);

    //TORSO
    //upper body
    quad(x - 3, y, x, y, x + 9, y + 42, x - 28, y + 42);
    //lower body
    fill(colour);
    arc(x - 10, y + 37, 40, 25, radians(10), radians(170), OPEN);

    //HEAD
    fill(hitColour);
    rectMode(CENTER);
    rect(x, y + 3, 30, 30, 30);
    rectMode(CORNER);
    //eyes
    ellipse(x + 2, y + 4, 2, 2);
    ellipse(x + 11, y + 4, 2, 2);

    //LEFT ARM
    //left forearm
    quad(x - 1, y + 12, x + 4, y + 12, x + 1, y + 28, x - 4, y + 28);
    //left upper arm
    quad(x - 20.5, y + 17, x - 5.5, y + 17, x, y + 29, x - 12, y + 29);
    //left shoulder
    arc(x - 13, y + 18, 15, 15, radians(180), radians(0), OPEN);
    //left elbow
    arc(x - 6, y + 28, 12, 10, radians(0), radians(180), OPEN);
    //left hand
    fill(colour);
    ellipse(x + 2, y + 7, 12, 12);

    //LEFT LEG
    fill(hitColour);
    //left calf
    quad(x - 8, y + 57, x - 12, y + 72, x - 16, y + 72, x - 13, y + 57);
    fill(colour);
    //left quad
    quad(x - 13, y + 40, x - 6, y + 53, x - 13, y + 60, x - 27, y + 45);
    //left knee
    arc(x - 11, y + 56, 11, 11, radians(320), radians(60));
    //left leg joint
    arc(x - 20, y + 42, 15, 15, radians(120), radians(350), OPEN);
    //left foot
    fill(hitColour);
    ellipse(x - 12, y + 72, 12, 6);
  }
}

function pBlock2(x, y, direction, colour, hit) {
  let hitColour;
  if (hit) {
    hitColour = "red";
  } else {
    hitColour = "white";
  }
  if (direction == "left") {
    //RIGHT ARM
    fill(hitColour);
    //right upper arm
    quad(x + 2.5, y + 18, x - 12.5, y + 18, x - 17, y + 29, x - 2, y + 32);
    //right shoulder
    arc(x - 5, y + 19, 15, 15, radians(180), radians(0), OPEN);
    //right elbow
    arc(x - 11, y + 29, 12, 10, radians(0), radians(180), OPEN);
    //right forearm
    quad(x - 15, y + 15, x - 20, y + 15, x - 16, y + 31, x - 11, y + 31);
    //right hand
    fill(colour);
    ellipse(x - 17, y + 9, 12, 12);

    //RIGHT LEG
    fill(hitColour);
    //right calf
    quad(x - 11, y + 57, x - 7, y + 72, x - 3, y + 72, x - 6, y + 57);
    fill(colour);
    //right quad
    quad(x - 6, y + 40, x - 13, y + 53, x - 6, y + 60, x + 8, y + 45);
    //right knee
    arc(x - 8, y + 56, 11, 11, radians(110), radians(220));
    //right leg joint
    arc(x + 1, y + 42, 15, 15, radians(190), radians(60), OPEN);
    //right foot
    fill(hitColour);
    ellipse(x - 7, y + 72, 12, 6);

    //TORSO
    //upper body
    quad(x + 3, y, x, y, x - 9, y + 42, x + 28, y + 42);
    //lower body
    fill(colour);
    arc(x + 10, y + 37, 40, 25, radians(10), radians(170), OPEN);

    //HEAD
    fill(hitColour);
    rectMode(CENTER);
    rect(x, y + 5, 30, 30, 30);
    rectMode(CORNER);
    //eyes
    ellipse(x - 2, y + 6, 2, 2);
    ellipse(x - 11, y + 6, 2, 2);

    //LEFT ARM
    //left forearm
    quad(x + 1, y + 13, x - 4, y + 13, x - 1, y + 29, x + 4, y + 29);
    //left upper arm
    quad(x + 20.5, y + 17, x + 5.5, y + 17, x, y + 30, x + 12, y + 30);
    //left shoulder
    arc(x + 13, y + 18, 15, 15, radians(180), radians(0), OPEN);
    //left elbow
    arc(x + 6, y + 29, 12, 10, radians(0), radians(180), OPEN);
    //left hand
    fill(colour);
    ellipse(x - 2, y + 9, 12, 12);

    //LEFT LEG
    fill(hitColour);
    //left calf
    quad(x + 8, y + 57, x + 12, y + 72, x + 16, y + 72, x + 13, y + 57);
    fill(colour);
    //left quad
    quad(x + 13, y + 40, x + 6, y + 53, x + 13, y + 60, x + 27, y + 45);
    //left knee
    arc(x + 11, y + 56, 11, 11, radians(110), radians(250));
    //left leg joint
    arc(x + 20, y + 42, 15, 15, radians(190), radians(60), OPEN);
    //left foot
    fill(hitColour);
    ellipse(x + 12, y + 72, 12, 6);
  } else {
    //RIGHT ARM
    fill(hitColour);
    //right upper arm
    quad(x - 2.5, y + 18, x + 12.5, y + 18, x + 17, y + 29, x + 2, y + 32);
    //right shoulder
    arc(x + 5, y + 19, 15, 15, radians(180), radians(0), OPEN);
    //right elbow
    arc(x + 11, y + 29, 12, 10, radians(0), radians(180), OPEN);
    //right forearm
    quad(x + 15, y + 15, x + 20, y + 15, x + 16, y + 31, x + 11, y + 31);
    //right hand
    fill(colour);
    ellipse(x + 17, y + 9, 12, 12);

    //RIGHT LEG
    fill(hitColour);
    //right calf
    quad(x + 11, y + 57, x + 7, y + 72, x + 3, y + 72, x + 6, y + 57);
    fill(colour);
    //right quad
    quad(x + 6, y + 40, x + 13, y + 53, x + 6, y + 60, x - 8, y + 45);
    //right knee
    arc(x + 8, y + 56, 11, 11, radians(320), radians(60));
    //right leg joint
    arc(x - 1, y + 42, 15, 15, radians(120), radians(350), OPEN);
    //right foot
    fill(hitColour);
    ellipse(x + 7, y + 72, 12, 6);

    //TORSO
    //upper body
    quad(x - 3, y, x, y, x + 9, y + 42, x - 28, y + 42);
    //lower body
    fill(colour);
    arc(x - 10, y + 37, 40, 25, radians(10), radians(170), OPEN);

    //HEAD
    fill(hitColour);
    rectMode(CENTER);
    rect(x, y + 5, 30, 30, 30);
    rectMode(CORNER);
    //eyes
    ellipse(x + 2, y + 6, 2, 2);
    ellipse(x + 11, y + 6, 2, 2);

    //LEFT ARM
    //left forearm
    quad(x - 1, y + 13, x + 4, y + 13, x + 1, y + 29, x - 4, y + 29);
    //left upper arm
    quad(x - 20.5, y + 17, x - 5.5, y + 17, x, y + 30, x - 12, y + 30);
    //left shoulder
    arc(x - 13, y + 18, 15, 15, radians(180), radians(0), OPEN);
    //left elbow
    arc(x - 6, y + 29, 12, 10, radians(0), radians(180), OPEN);
    //left hand
    fill(colour);
    ellipse(x + 2, y + 9, 12, 12);

    //LEFT LEG
    fill(hitColour);
    //left calf
    quad(x - 8, y + 57, x - 12, y + 72, x - 16, y + 72, x - 13, y + 57);
    fill(colour);
    //left quad
    quad(x - 13, y + 40, x - 6, y + 53, x - 13, y + 60, x - 27, y + 45);
    //left knee
    arc(x - 11, y + 56, 11, 11, radians(320), radians(60));
    //left leg joint
    arc(x - 20, y + 42, 15, 15, radians(120), radians(350), OPEN);
    //left foot
    fill(hitColour);
    ellipse(x - 12, y + 72, 12, 6);
  }
}

function celebrate(x, y, direction, colour, hit, boss) {
  let hitColour;
  if (hit) {
    hitColour = "red";
  } else {
    hitColour = "white";
  }
  stroke(0)
  //RIGHT ARM
  fill(hitColour);
  //right elbow
  arc(x + 6, y + 20, 12, 10, radians(0), radians(180), OPEN);
  //right forearm
  quad(x + 20, y - 14, x + 25, y - 14, x + 12, y + 20, x + 4, y + 20);
  //right hand
  fill(colour);
  ellipse(x + 22.5, y - 14, 12, 12);

  //RIGHT LEG
  fill(hitColour);
  //left calf
  quad(x + 11, y + 57, x + 7, y + 72, x + 3, y + 72, x + 6, y + 57);
  fill(colour);
  //left quad
  quad(x + 6, y + 40, x + 13, y + 53, x + 6, y + 60, x - 8, y + 45);
  //left knee
  arc(x + 8, y + 56, 11, 11, radians(320), radians(60));
  //left leg joint
  arc(x - 1, y + 42, 15, 15, radians(120), radians(350), OPEN);
  //left foot
  fill(hitColour);
  ellipse(x + 7, y + 72, 12, 6);

  //TORSO
  //upper body
  quad(x - 3, y - 3, x, y - 3, x + 9, y + 42, x - 28, y + 42);
  //lower body
  fill(colour);
  arc(x - 10, y + 37, 40, 25, radians(10), radians(170), OPEN);

  //HEAD
  fill(hitColour);
  rectMode(CENTER);
  rect(x, y, 30, 30, 30);
  if (boss) {
    stroke(0);
    line(x + 4, y - 1, x - 2, y - 4);
    line(x + 9, y - 1, x + 15, y - 4);
  }
  rectMode(CORNER);
  //eyes
  ellipse(x + 2, y + 1, 2, 2);
  ellipse(x + 11, y + 1, 2, 2);

  //LEFT ARM
  //left forearm
  quad(x, y + 12, x + 5, y + 12, x - 4, y + 31, x - 10, y + 31);
  //left upper arm
  quad(x - 20.5, y + 17, x - 5.5, y + 17, x - 4, y + 32, x - 16, y + 32);
  //left shoulder
  arc(x - 13, y + 18, 15, 15, radians(180), radians(0), OPEN);
  //left elbow
  arc(x - 10, y + 31, 12, 10, radians(0), radians(180), OPEN);
  //left hand
  fill(colour);
  ellipse(x + 2.5, y + 12, 12, 12);

  //LEFT LEG
  fill(hitColour);
  //left calf
  quad(x - 8, y + 57, x - 12, y + 72, x - 16, y + 72, x - 13, y + 57);
  fill(colour);
  //left quad
  quad(x - 13, y + 40, x - 6, y + 53, x - 13, y + 60, x - 27, y + 45);
  //left knee
  arc(x - 11, y + 56, 11, 11, radians(320), radians(60));
  //left leg joint
  arc(x - 20, y + 42, 15, 15, radians(120), radians(350), OPEN);
  //left foot
  fill(hitColour);
  ellipse(x - 12, y + 72, 12, 6);
}

// ── platform.js
let platX = [];
let realPlatX = [];
let tempPlatX = []
let platY = [];
let platJump = [];
let ePlatJumpCount = []
let platLength = [];
let platNum
let platCheck;
let fall
let eFall = [];
let eCondition = [];
function Platform() {
  this.display = function (z) {
    let platdx = realPlatX[z] - platX[z];
    platX[z] += platdx * 0.05;
    if (stage[0]) {
      fill(130, 127, 127);
    } else if (stage[1]) {
      stroke(76, 186, 48)
      fill(14, 41, 7)
    } else if (stage[2]) {
      fill(151, 171, 201)
    } else if (stage[3]) {
      fill(84, 45, 30)
    } else if (stage[4]) {
      stroke(255)
      fill(48, 42, 42)
    }
    rectMode(CENTER);
    rect(platX[z], platY[z], platLength[z], 4);
    stroke(0)
    //Player
    if (
      !keyIsDown(83) &&
      !keyIsDown(40) &&
      a >= 0 &&
      !platJump[z] &&
      pY > platY[z] - 78 &&
      pY < platY[z] - 62 &&
      pX >= platX[z] - platLength[z] / 2 - 17 &&
      pX <= platX[z] + platLength[z] / 2 + 17
    ) {
      airtime = 0;
      after = false;
      jump = false;
      platJump[z] = true;
    }
    if (platJump[z]) {
      if (
        !keyIsDown(83) &&
        !keyIsDown(40) &&
        pX >= platX[z] - platLength[z] / 2 - 17 &&
        pX <= platX[z] + platLength[z] / 2 + 17
      ) {
        pY = platY[z] - 78;
        if (keyIsDown(87) || keyIsDown(38)) {
          a = -10;
          jump = true;
          platJump[z] = false;
        }
      } else {
        a = 0;
        after = true;
        jump = true;
        platJump[z] = false;
        fall = true;
      }
    }
    //Enemy
    for (let i = 0; i < enemyNum; i++) {
      if (
        eA[i] >= 0 &&
        eY[i] > platY[z] - 78 &&
        eY[i] < platY[z] - 62 &&
        eX[i] >= platX[z] - platLength[z] / 2 - 17 &&
        eX[i] <= platX[z] + platLength[z] / 2 + 17 &&
        pY + 78 == platY[z] &&
        !(ePlatJumpCount[i])[z]
      ) {
        eAirtime[i] = 0;
        (ePlatJumpCount[i])[z] = true;
        eJump[i] = false;
        eAfter[i] = false;
      }
      if ((ePlatJumpCount[i])[z]) {
        eY[i] = platY[z] - 78;
        if (!platJump[z] && pY + 76 < platY[z]) {
          (ePlatJumpCount[i])[z] = false;
          eJump[i] = true;
          eFall[i] = false;
          eA[i] = -10;
          eAfter[i] = false;
        }
        if (
          eX[i] < platX[z] - platLength[z] / 2 - 17 ||
          eX[i] > platX[z] + platLength[z] / 2 + 17
        ) {
          (ePlatJumpCount[i])[z] = false;
          eJump[i] = true;
          eFall[i] = true;
          eA[i] = 0;
          eAfter[i] = true;
        }
      }
    }
    platCheck = platJump.every(val => val === false)
  };
}
